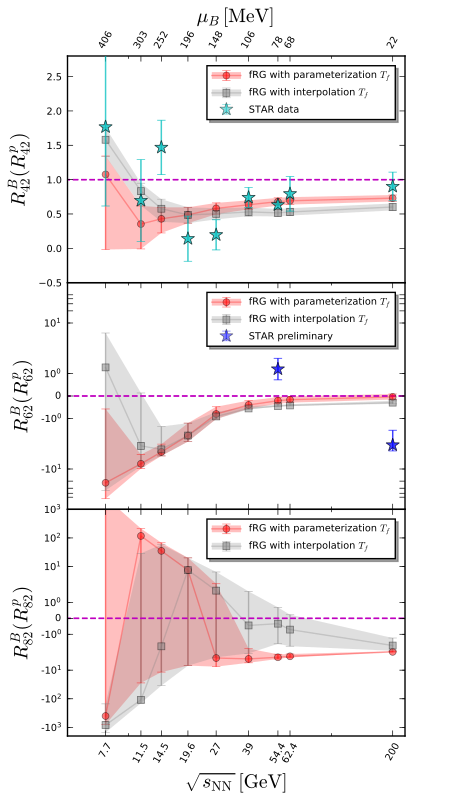

Generate this figure with Python:
#!/usr/bin/env python
# -*- coding: utf-8 -*-
# sphinx_gallery_thumbnail_number = 3

import matplotlib.pyplot as plt
import numpy as np
from matplotlib.ticker import NullFormatter  # useful for `logit` scale
import matplotlib.ticker as ticker
import matplotlib as mpl
from scipy.interpolate import spline



mpl.style.use('classic')

# Data for plotting
T=np.loadtxt('./TMeV.dat')
kurtosis=np.loadtxt('./RHICdatakurtosis.dat')
data200=np.zeros(300)
data62=np.zeros(300)
data54=np.zeros(300)
data39=np.zeros(300)
data27=np.zeros(300)
data19=np.zeros(300)
data14=np.zeros(300)
data11=np.zeros(300)
data7=np.zeros(300)
y62=np.linspace(-5000,5000,100)
T22up=np.zeros(100)
T22down=np.zeros(100)
T68up=np.zeros(100)
T68down=np.zeros(100)
T78up=np.zeros(100)
T78down=np.zeros(100)
T106up=np.zeros(100)
T106down=np.zeros(100)
T148up=np.zeros(100)
T148down=np.zeros(100)
T196up=np.zeros(100)
T196down=np.zeros(100)
T252up=np.zeros(100)
T252down=np.zeros(100)
T303up=np.zeros(100)
T303down=np.zeros(100)
T406up=np.zeros(100)
T406down=np.zeros(100)
T22hup=np.zeros(100)
T22hdown=np.zeros(100)
T68hup=np.zeros(100)
T68hdown=np.zeros(100)
T78hup=np.zeros(100)
T78hdown=np.zeros(100)
T106hup=np.zeros(100)
T106hdown=np.zeros(100)
T148hup=np.zeros(100)
T148hdown=np.zeros(100)
T196hup=np.zeros(100)
T196hdown=np.zeros(100)
T252hup=np.zeros(100)
T252hdown=np.zeros(100)
T303hup=np.zeros(100)
T303hdown=np.zeros(100)
T406hup=np.zeros(100)
T406hdown=np.zeros(100)
Tf22=np.zeros(100)
Tf68=np.zeros(100)
Tf78=np.zeros(100)
Tf106=np.zeros(100)
Tf148=np.zeros(100)
Tf196=np.zeros(100)
Tf252=np.zeros(100)
Tf303=np.zeros(100)
Tf406=np.zeros(100)
for num in range(0,300):
    data200[num]=0.900669
    data62[num]=0.792955	
    data54[num]=0.632837
    data39[num]=0.739693	
    data27[num]=0.196254	
    data19[num]=0.140553
    data14[num]=1.468760
    data11[num]=0.695796
    data7[num]=	1.766972

for num in range(0,100):
    Tf22[num]=158.
    Tf68[num]=158.
    Tf78[num]=158.
    Tf106[num]=158.
    Tf148[num]=157.
    Tf196[num]=156.
    Tf252[num]=153.
    Tf303[num]=150.
    Tf406[num]=138.






energy=[200.,62.4,54.4,39.,27.,19.6,14.5,11.5,7.7]
#############################################################################################################################################
xsame=np.linspace(0.,299.,300)
deltat=0.05
ctcen=1.247
ctup=1.259
ctdown=1.235
cmu=1.110
c=ctcen/cmu

Tcup=[int(205/ctdown)-1,int(205/ctdown)-1,int(205/ctdown)-1,int(204/ctdown)-1,int(203/ctdown)-1,int(201/ctdown)-1,int(198/ctdown)-1,int(194/ctdown)-1,int(182/ctdown)-1]
Tcdown=[int(205/ctup)-1,int(205/ctup)-1,int(205/ctup)-1,int(204/ctup)-1,int(203/ctup)-1,int(201/ctup)-1,int(198/ctup)-1,int(194/ctup)-1,int(182/ctup)-1]
Tcen=[int(205/ctcen)-1,int(205/ctcen)-1,int(205/ctcen)-1,int(204/ctcen)-1,int(203/ctcen)-1,int(201/ctcen)-1,int(198/ctcen)-1,int(194/ctcen)-1,int(182/ctcen)-1]
#Tcup=[int(191/ctdown),int(190/ctdown),int(190/ctdown),int(189/ctdown),int(187/ctdown),int(185/ctdown),int(180/ctdown),int(174/ctdown),int(159/ctdown)]
#Tcdown=[int(191/ctup),int(190/ctup),int(190/ctup),int(189/ctup),int(187/ctup),int(185/ctup),int(180/ctup),int(174/ctup),int(159/ctup)]
#Tcen=[int(191/ctcen),int(190/ctcen),int(190/ctcen),int(189/ctcen),int(187/ctcen),int(185/ctcen),int(180/ctcen),int(174/ctcen),int(159/ctcen)]

print(xsame)
print(Tcup)
print(T)

ct=np.linspace(ctdown,ctup,10)
chi2mub22cen=np.loadtxt(r'./mub22/cmucen/final/buffer/chi2.dat')
chi3mub22cen=np.loadtxt(r'./mub22/cmucen/final/buffer/chi3.dat')
chi4mub22cen=np.loadtxt(r'./mub22/cmucen/final/buffer/chi4.dat')
chi6mub22cen=np.loadtxt(r'./mub22/cmucen/final/buffer/chi6.dat')
chi8mub22cen=np.loadtxt(r'./mub22/cmucen/final/buffer/chi8.dat')
r32mub22cen=chi3mub22cen/chi2mub22cen
r42mub22cen=chi4mub22cen/chi2mub22cen
r62mub22cen=chi6mub22cen/chi2mub22cen
r82mub22cen=chi8mub22cen/chi2mub22cen
chi2mub22up=np.loadtxt(r'./mub22/cmuup/final/buffer/chi2.dat')
chi3mub22up=np.loadtxt(r'./mub22/cmuup/final/buffer/chi3.dat')
chi4mub22up=np.loadtxt(r'./mub22/cmuup/final/buffer/chi4.dat')
chi6mub22up=np.loadtxt(r'./mub22/cmuup/final/buffer/chi6.dat')
chi8mub22up=np.loadtxt(r'./mub22/cmuup/final/buffer/chi8.dat')
r32mub22up=chi3mub22up/chi2mub22up
r42mub22up=chi4mub22up/chi2mub22up
r62mub22up=chi6mub22up/chi2mub22up
r82mub22up=chi8mub22up/chi2mub22up
chi2mub22down=np.loadtxt(r'./mub22/cmudown/final/buffer/chi2.dat')
chi3mub22down=np.loadtxt(r'./mub22/cmudown/final/buffer/chi3.dat')
chi4mub22down=np.loadtxt(r'./mub22/cmudown/final/buffer/chi4.dat')
chi6mub22down=np.loadtxt(r'./mub22/cmudown/final/buffer/chi6.dat')
chi8mub22down=np.loadtxt(r'./mub22/cmudown/final/buffer/chi8.dat')
r32mub22down=chi3mub22down/chi2mub22down
r42mub22down=chi4mub22down/chi2mub22down
r62mub22down=chi6mub22down/chi2mub22down
r82mub22down=chi8mub22down/chi2mub22down
r3222=np.zeros((300,20))
r4222=np.zeros((300,20))
r6222=np.zeros((300,20))
r8222=np.zeros((300,20))
for t in range(0,20):
    if t<10:
       r3222[:,t]=spline(T/ct[t],r32mub22up,xsame)
    else:
       r3222[:,t]=spline(T/ct[t-10],r32mub22down,xsame)


for num in range(1,20):
    if num==1:
       max22=np.maximum(r3222[:,num-1],r3222[:,num])
       min22=np.minimum(r3222[:,num-1],r3222[:,num])
    else:
       max22=np.maximum(max22,r3222[:,num])
       min22=np.minimum(min22,r3222[:,num])

for t in range(0,20):
    if t<10:
       r4222[:,t]=spline(T/ct[t],r42mub22up,xsame)
    else:
       r4222[:,t]=spline(T/ct[t-10],r42mub22down,xsame)

for t in range(0,20):
    if t<10:
       r4222[:,t]=spline(T/ct[t],r42mub22up,xsame)
    else:
       r4222[:,t]=spline(T/ct[t-10],r42mub22down,xsame)


for num in range(1,20):
    if num==1:
       max4222=np.maximum(r4222[:,num-1],r4222[:,num])
       min4222=np.minimum(r4222[:,num-1],r4222[:,num])
    else:
       max4222=np.maximum(max4222,r4222[:,num])
       min4222=np.minimum(min4222,r4222[:,num])

for t in range(0,20):
    if t<10:
       r6222[:,t]=spline(T/ct[t],r62mub22up,xsame)
    else:
       r6222[:,t]=spline(T/ct[t-10],r62mub22down,xsame)


for num in range(1,20):
    if num==1:
       max6222=np.maximum(r6222[:,num-1],r6222[:,num])
       min6222=np.minimum(r6222[:,num-1],r6222[:,num])
    else:
       max6222=np.maximum(max6222,r6222[:,num])
       min6222=np.minimum(min6222,r6222[:,num])

for t in range(0,20):
    if t<10:
       r8222[:,t]=spline(T/ct[t],r82mub22up,xsame)
    else:
       r8222[:,t]=spline(T/ct[t-10],r82mub22down,xsame)

for num in range(1,20):
    if num==1:
       max8222=np.maximum(r8222[:,num-1],r8222[:,num])
       min8222=np.minimum(r8222[:,num-1],r8222[:,num])
    else:
       max8222=np.maximum(max8222,r8222[:,num])
       min8222=np.minimum(min8222,r8222[:,num])

r32mub22cen=spline(T/ctcen,r32mub22cen,xsame)*c
max22=max22*c
min22=min22*c
r42mub22cen=spline(T/ctcen,r42mub22cen,xsame)
r62mub22cen=spline(T/ctcen,r62mub22cen,xsame)
r82mub22cen=spline(T/ctcen,r82mub22cen,xsame)


dif6222minc=np.zeros(300)
dif6222minu=np.zeros(300)
dif6222mind=np.zeros(300)
dif6222minc=abs(r62mub22cen+0.5)
dif6222minu=abs(max6222+0.5)
dif6222mind=abs(min6222+0.5)
min6222cindex=np.argmin(dif6222minc[80:300])+80
min6222uindex=np.argmin(dif6222minu[80:300])+80
min6222dindex=np.argmin(dif6222mind[80:300])+80
r62minc=r62mub22cen[min6222cindex]
r62minu=max6222[min6222uindex]
r62mind=min6222[min6222dindex]
erru=r62minu-r62minc
errd=r62minc-r62mind
print(r62minc)
print(erru)
print(errd)



dif22cen=abs(r42mub22cen-0.900669)
dif22up=abs(max4222-0.900669)
dif22down=abs(min4222-0.900669)
min22cen_index=158
min22up_index=158
min22down_index=158

print(min22cen_index)
#print(min22up_index)
#print(min22down_index)
r3222cen=r32mub22cen[min22cen_index]
r4222cen=r42mub22cen[min22cen_index]
r6222cen=r62mub22cen[min22cen_index]
r8222cen=r82mub22cen[min22cen_index]
#r3222hcen=r32mub22cen[min22cen_index+int(min22cen_index*deltat)]
#r4222hcen=r42mub22cen[min22cen_index+int(min22cen_index*deltat)]
#r6222hcen=r62mub22cen[min22cen_index+int(min22cen_index*deltat)]
#r8222hcen=r82mub22cen[min22cen_index+int(min22cen_index*deltat)]
r3222hcen=r32mub22cen[Tcen[0]]
r4222hcen=r42mub22cen[Tcen[0]]
r6222hcen=r62mub22cen[Tcen[0]]
r8222hcen=r82mub22cen[Tcen[0]]


r32=[max22[min22up_index],max22[min22down_index],min22[min22up_index],min22[min22down_index]]
#r32h=[max22[min22up_index+int(min22up_index*deltat)],max22[min22down_index+int(min22down_index*deltat)],min22[min22up_index+int(min22up_index*deltat)],min22[min22down_index+int(min22down_index*deltat)]]
r32h=[max22[Tcup[0]],max22[Tcdown[0]],min22[Tcup[0]],min22[Tcdown[0]]]
r3222up=np.max(r32)
r3222down=np.min(r32)
r3222uph=np.max(r32h)
r3222downh=np.min(r32h)

r42=[max4222[min22up_index],max4222[min22down_index],min4222[min22up_index],min4222[min22down_index]]
#r42h=[max4222[min22up_index+int(min22up_index*deltat)],max4222[min22down_index+int(min22down_index*deltat)],min4222[min22up_index+int(min22up_index*deltat)],min4222[min22down_index+int(min22down_index*deltat)]]
r42h=[max4222[Tcup[0]],max4222[Tcdown[0]],min4222[Tcup[0]],min4222[Tcdown[0]]]
r4222up=np.max(r42)
r4222down=np.min(r42)
r4222uph=np.max(r42h)
r4222downh=np.min(r42h)


r62=[max6222[min22up_index],max6222[min22down_index],min6222[min22up_index],min6222[min22down_index]]
#r62h=[max6222[min22up_index+int(min22up_index*deltat)],max6222[min22down_index+int(min22down_index*deltat)],min6222[min22up_index+int(min22up_index*deltat)],min6222[min22down_index+int(min22down_index*deltat)]]
r62h=[max6222[Tcup[0]],max6222[Tcdown[0]],min6222[Tcup[0]],min6222[Tcdown[0]]]
r6222up=np.max(r62)
r6222down=np.min(r62)
r6222uph=np.max(r62h)
r6222downh=np.min(r62h)


r82=[max8222[min22up_index],max8222[min22down_index],min8222[min22up_index],min8222[min22down_index]]
#r82h=[max8222[min22up_index+int(min22up_index*deltat)],max8222[min22down_index+int(min22down_index*deltat)],min8222[min22up_index+int(min22up_index*deltat)],min8222[min22down_index+int(min22down_index*deltat)]]
r82h=[max8222[Tcup[0]],max8222[Tcdown[0]],min8222[Tcup[0]],min8222[Tcdown[0]]]
r8222up=np.max(r82)
r8222down=np.min(r82)
r8222uph=np.max(r82h)
r8222downh=np.min(r82h)


####################################################################################################
chi2mub68cen=np.loadtxt(r'./mub68/cmucen/final/buffer/chi2.dat')
chi3mub68cen=np.loadtxt(r'./mub68/cmucen/final/buffer/chi3.dat')
chi4mub68cen=np.loadtxt(r'./mub68/cmucen/final/buffer/chi4.dat')
chi6mub68cen=np.loadtxt(r'./mub68/cmucen/final/buffer/chi6.dat')
chi8mub68cen=np.loadtxt(r'./mub68/cmucen/final/buffer/chi8.dat')
r32mub68cen=chi3mub68cen/chi2mub68cen
r42mub68cen=chi4mub68cen/chi2mub68cen
r62mub68cen=chi6mub68cen/chi2mub68cen
r82mub68cen=chi8mub68cen/chi2mub68cen
chi2mub68up=np.loadtxt(r'./mub68/cmuup/final/buffer/chi2.dat')
chi3mub68up=np.loadtxt(r'./mub68/cmuup/final/buffer/chi3.dat')
chi4mub68up=np.loadtxt(r'./mub68/cmuup/final/buffer/chi4.dat')
chi6mub68up=np.loadtxt(r'./mub68/cmuup/final/buffer/chi6.dat')
chi8mub68up=np.loadtxt(r'./mub68/cmuup/final/buffer/chi8.dat')
r32mub68up=chi3mub68up/chi2mub68up
r42mub68up=chi4mub68up/chi2mub68up
r62mub68up=chi6mub68up/chi2mub68up
r82mub68up=chi8mub68up/chi2mub68up
chi2mub68down=np.loadtxt(r'./mub68/cmudown/final/buffer/chi2.dat')
chi3mub68down=np.loadtxt(r'./mub68/cmudown/final/buffer/chi3.dat')
chi4mub68down=np.loadtxt(r'./mub68/cmudown/final/buffer/chi4.dat')
chi6mub68down=np.loadtxt(r'./mub68/cmudown/final/buffer/chi6.dat')
chi8mub68down=np.loadtxt(r'./mub68/cmudown/final/buffer/chi8.dat')
r32mub68down=chi3mub68down/chi2mub68down
r42mub68down=chi4mub68down/chi2mub68down
r62mub68down=chi6mub68down/chi2mub68down
r82mub68down=chi8mub68down/chi2mub68down
r3268=np.zeros((300,20))
r4268=np.zeros((300,20))
r6268=np.zeros((300,20))
r8268=np.zeros((300,20))
for t in range(0,20):
    if t<10:
       r3268[:,t]=spline(T/ct[t],r32mub68up,xsame)
    else:
       r3268[:,t]=spline(T/ct[t-10],r32mub68down,xsame)


for num in range(1,20):
    if num==1:
       max68=np.maximum(r3268[:,num-1],r3268[:,num])
       min68=np.minimum(r3268[:,num-1],r3268[:,num])
    else:
       max68=np.maximum(max68,r3268[:,num])
       min68=np.minimum(min68,r3268[:,num])

for t in range(0,20):
    if t<10:
       r4268[:,t]=spline(T/ct[t],r42mub68up,xsame)
    else:
       r4268[:,t]=spline(T/ct[t-10],r42mub68down,xsame)


for num in range(1,20):
    if num==1:
       max4268=np.maximum(r4268[:,num-1],r4268[:,num])
       min4268=np.minimum(r4268[:,num-1],r4268[:,num])
    else:
       max4268=np.maximum(max4268,r4268[:,num])
       min4268=np.minimum(min4268,r4268[:,num])

for t in range(0,20):
    if t<10:
       r6268[:,t]=spline(T/ct[t],r62mub68up,xsame)
    else:
       r6268[:,t]=spline(T/ct[t-10],r62mub68down,xsame)


for num in range(1,20):
    if num==1:
       max6268=np.maximum(r6268[:,num-1],r6268[:,num])
       min6268=np.minimum(r6268[:,num-1],r6268[:,num])
    else:
       max6268=np.maximum(max6268,r6268[:,num])
       min6268=np.minimum(min6268,r6268[:,num])

for t in range(0,20):
    if t<10:
       r8268[:,t]=spline(T/ct[t],r82mub68up,xsame)
    else:
       r8268[:,t]=spline(T/ct[t-10],r82mub68down,xsame)


for num in range(1,20):
    if num==1:
       max8268=np.maximum(r8268[:,num-1],r8268[:,num])
       min8268=np.minimum(r8268[:,num-1],r8268[:,num])
    else:
       max8268=np.maximum(max8268,r8268[:,num])
       min8268=np.minimum(min8268,r8268[:,num])

r32mub68cen=spline(T/ctcen,r32mub68cen,xsame)*c
max68=max68*c
min68=min68*c
r42mub68cen=spline(T/ctcen,r42mub68cen,xsame)
r62mub68cen=spline(T/ctcen,r62mub68cen,xsame)
r82mub68cen=spline(T/ctcen,r82mub68cen,xsame)

dif68cen=abs(r42mub68cen-0.792955)
dif68up=abs(max4268-0.792955)
dif68down=abs(min4268-0.792955)
min68cen_index=158
min68up_index=158
min68down_index=158
print(min68cen_index)
#print(min68up_index)
#print(min68down_index)
r3268cen=r32mub68cen[min68cen_index]
#r3268hcen=r32mub68cen[min68cen_index+int(min68cen_index*deltat)]
r3268hcen=r32mub68cen[Tcen[1]]
r32=[max68[min68up_index],max68[min68down_index],min68[min68up_index],min68[min68down_index]]
#r32h=[max68[min68up_index+int(min68up_index*deltat)],max68[min68down_index+int(min68down_index*deltat)],min68[min68up_index+int(min68up_index*deltat)],min68[min68down_index+int(min68down_index*deltat)]]
r32h=[max68[Tcup[1]],max68[Tcdown[1]],min68[Tcup[1]],min68[Tcdown[1]]]
r3268up=np.max(r32)
r3268down=np.min(r32)
r3268uph=np.max(r32h)
r3268downh=np.min(r32h)

r4268cen=r42mub68cen[min68cen_index]
r6268cen=r62mub68cen[min68cen_index]
#r4268hcen=r42mub68cen[min68cen_index+int(min68cen_index*deltat)]
#r6268hcen=r62mub68cen[min68cen_index+int(min68cen_index*deltat)]
r4268hcen=r42mub68cen[Tcen[1]]
r6268hcen=r62mub68cen[Tcen[1]]
r42=[max4268[min68up_index],max4268[min68down_index],min4268[min68up_index],min4268[min68down_index]]
#r42h=[max4268[min68up_index+int(min68up_index*deltat)],max4268[min68down_index+int(min68down_index*deltat)],min4268[min68up_index+int(min68up_index*deltat)],min4268[min68down_index+int(min68down_index*deltat)]]
r42h=[max4268[Tcup[1]],max4268[Tcdown[1]],min4268[Tcup[1]],min4268[Tcdown[1]]]
r4268up=np.max(r42)
r4268down=np.min(r42)
r4268uph=np.max(r42h)
r4268downh=np.min(r42h)

r62=[max6268[min68up_index],max6268[min68down_index],min6268[min68up_index],min6268[min68down_index]]
#r62h=[max6268[min68up_index+int(min68up_index*deltat)],max6268[min68down_index+int(min68down_index*deltat)],min6268[min68up_index+int(min68up_index*deltat)],min6268[min68down_index+int(min68down_index*deltat)]]
r62h=[max6268[Tcup[1]],max6268[Tcdown[1]],min6268[Tcup[1]],min6268[Tcdown[1]]]
r6268up=np.max(r62)
r6268down=np.min(r62)
r6268uph=np.max(r62h)
r6268downh=np.min(r62h)

r8268cen=r82mub68cen[min68cen_index]
#r8268hcen=r82mub68cen[min68cen_index+int(min68cen_index*deltat)]
r8268hcen=r82mub68cen[Tcen[1]]
r82=[max8268[min68up_index],max8268[min68down_index],min8268[min68up_index],min8268[min68down_index]]
#r82h=[max8268[min68up_index+int(min68up_index*deltat)],max8268[min68down_index+int(min68down_index*deltat)],min8268[min68up_index+int(min68up_index*deltat)],min8268[min68down_index+int(min68down_index*deltat)]]
r82h=[max8268[Tcup[1]],max8268[Tcdown[1]],min8268[Tcup[1]],min8268[Tcdown[1]]]
r8268up=np.max(r82)
r8268down=np.min(r82)
r8268uph=np.max(r82h)
r8268downh=np.min(r82h)

####################################################################################################
chi2mub78cen=np.loadtxt(r'./mub78/cmucen/final/buffer/chi2.dat')
chi3mub78cen=np.loadtxt(r'./mub78/cmucen/final/buffer/chi3.dat')
chi4mub78cen=np.loadtxt(r'./mub78/cmucen/final/buffer/chi4.dat')
chi6mub78cen=np.loadtxt(r'./mub78/cmucen/final/buffer/chi6.dat')
chi8mub78cen=np.loadtxt(r'./mub78/cmucen/final/buffer/chi8.dat')
r32mub78cen=chi3mub78cen/chi2mub78cen
r42mub78cen=chi4mub78cen/chi2mub78cen
r62mub78cen=chi6mub78cen/chi2mub78cen
r82mub78cen=chi8mub78cen/chi2mub78cen
chi2mub78up=np.loadtxt(r'./mub78/cmuup/final/buffer/chi2.dat')
chi3mub78up=np.loadtxt(r'./mub78/cmuup/final/buffer/chi3.dat')
chi4mub78up=np.loadtxt(r'./mub78/cmuup/final/buffer/chi4.dat')
chi6mub78up=np.loadtxt(r'./mub78/cmuup/final/buffer/chi6.dat')
chi8mub78up=np.loadtxt(r'./mub78/cmuup/final/buffer/chi8.dat')
r32mub78up=chi3mub78up/chi2mub78up
r42mub78up=chi4mub78up/chi2mub78up
r62mub78up=chi6mub78up/chi2mub78up
r82mub78up=chi8mub78up/chi2mub78up
chi2mub78down=np.loadtxt(r'./mub78/cmudown/final/buffer/chi2.dat')
chi3mub78down=np.loadtxt(r'./mub78/cmudown/final/buffer/chi3.dat')
chi4mub78down=np.loadtxt(r'./mub78/cmudown/final/buffer/chi4.dat')
chi6mub78down=np.loadtxt(r'./mub78/cmudown/final/buffer/chi6.dat')
chi8mub78down=np.loadtxt(r'./mub78/cmudown/final/buffer/chi8.dat')
r32mub78down=chi3mub78down/chi2mub78down
r42mub78down=chi4mub78down/chi2mub78down
r62mub78down=chi6mub78down/chi2mub78down
r82mub78down=chi8mub78down/chi2mub78down
r3278=np.zeros((300,20))
r4278=np.zeros((300,20))
r6278=np.zeros((300,20))
r8278=np.zeros((300,20))
for t in range(0,20):
    if t<10:
       r3278[:,t]=spline(T/ct[t],r32mub78up,xsame)
    else:
       r3278[:,t]=spline(T/ct[t-10],r32mub78down,xsame)


for num in range(1,20):
    if num==1:
       max78=np.maximum(r3278[:,num-1],r3278[:,num])
       min78=np.minimum(r3278[:,num-1],r3278[:,num])
    else:
       max78=np.maximum(max78,r3278[:,num])
       min78=np.minimum(min78,r3278[:,num])

for t in range(0,20):
    if t<10:
       r4278[:,t]=spline(T/ct[t],r42mub78up,xsame)
    else:
       r4278[:,t]=spline(T/ct[t-10],r42mub78down,xsame)


for num in range(1,20):
    if num==1:
       max4278=np.maximum(r4278[:,num-1],r4278[:,num])
       min4278=np.minimum(r4278[:,num-1],r4278[:,num])
    else:
       max4278=np.maximum(max4278,r4278[:,num])
       min4278=np.minimum(min4278,r4278[:,num])

for t in range(0,20):
    if t<10:
       r6278[:,t]=spline(T/ct[t],r62mub78up,xsame)
    else:
       r6278[:,t]=spline(T/ct[t-10],r62mub78down,xsame)


for num in range(1,20):
    if num==1:
       max6278=np.maximum(r6278[:,num-1],r6278[:,num])
       min6278=np.minimum(r6278[:,num-1],r6278[:,num])
    else:
       max6278=np.maximum(max6278,r6278[:,num])
       min6278=np.minimum(min6278,r6278[:,num])

for t in range(0,20):
    if t<10:
       r8278[:,t]=spline(T/ct[t],r82mub78up,xsame)
    else:
       r8278[:,t]=spline(T/ct[t-10],r82mub78down,xsame)


for num in range(1,20):
    if num==1:
       max8278=np.maximum(r8278[:,num-1],r8278[:,num])
       min8278=np.minimum(r8278[:,num-1],r8278[:,num])
    else:
       max8278=np.maximum(max8278,r8278[:,num])
       min8278=np.minimum(min8278,r8278[:,num])

r32mub78cen=spline(T/ctcen,r32mub78cen,xsame)*c
max78=max78*c
min78=min78*c
r42mub78cen=spline(T/ctcen,r42mub78cen,xsame)
r62mub78cen=spline(T/ctcen,r62mub78cen,xsame)
r82mub78cen=spline(T/ctcen,r82mub78cen,xsame)

dif78cen=abs(r42mub78cen-0.632837)
dif78up=abs(max4278-0.632837)
dif78down=abs(min4278-0.632837)
min78cen_index=158
min78up_index=158
min78down_index=158
print(min78cen_index)
#print(min78up_index)
#print(min78down_index)
r3278cen=r32mub78cen[min78cen_index]
#r3278hcen=r32mub78cen[min78cen_index+int(min78cen_index*deltat)]
r3278hcen=r32mub78cen[Tcen[2]]
r32=[max78[min78up_index],max78[min78down_index],min78[min78up_index],min78[min78down_index]]
#r32h=[max78[min78up_index+int(min78up_index*deltat)],max78[min78down_index+int(min78down_index*deltat)],min78[min78up_index+int(min78up_index*deltat)],min78[min78down_index+int(min78down_index*deltat)]]
r32h=[max78[Tcup[2]],max78[Tcdown[2]],min78[Tcup[2]],min78[Tcdown[2]]]
r3278up=np.max(r32)
r3278down=np.min(r32)
r3278uph=np.max(r32h)
r3278downh=np.min(r32h)

r4278cen=r42mub78cen[min78cen_index]
r6278cen=r62mub78cen[min78cen_index]
#r4278hcen=r42mub78cen[min78cen_index+int(min78cen_index*deltat)]
#r6278hcen=r62mub78cen[min78cen_index+int(min78cen_index*deltat)]
r4278hcen=r42mub78cen[Tcen[2]]
r6278hcen=r62mub78cen[Tcen[2]]
r42=[max4278[min78up_index],max4278[min78down_index],min4278[min78up_index],min4278[min78down_index]]
#r42h=[max4278[min78up_index+int(min78up_index*deltat)],max4278[min78down_index+int(min78down_index*deltat)],min4278[min78up_index+int(min78up_index*deltat)],min4278[min78down_index+int(min78down_index*deltat)]]
r42h=[max4278[Tcup[2]],max4278[Tcdown[2]],min4278[Tcup[2]],min4278[Tcdown[2]]]
r4278up=np.max(r42)
r4278down=np.min(r42)
r4278uph=np.max(r42h)
r4278downh=np.min(r42h)


r6278cen=r62mub78cen[min78cen_index]
#r6278hcen=r62mub78cen[min78cen_index+int(min78cen_index*deltat)]
r6278hcen=r62mub78cen[Tcen[2]]
r62=[max6278[min78up_index],max6278[min78down_index],min6278[min78up_index],min6278[min78down_index]]
#r62h=[max6278[min78up_index+int(min78up_index*deltat)],max6278[min78down_index+int(min78down_index*deltat)],min6278[min78up_index+int(min78up_index*deltat)],min6278[min78down_index+int(min78down_index*deltat)]]
r62h=[max6278[Tcup[2]],max6278[Tcdown[2]],min6278[Tcup[2]],min6278[Tcdown[2]]]
r6278up=np.max(r62)
r6278down=np.min(r62)
r6278uph=np.max(r62h)
r6278downh=np.min(r62h)

r8278cen=r82mub78cen[min78cen_index]
#r8278hcen=r82mub78cen[min78cen_index+int(min78cen_index*deltat)]
r8278hcen=r82mub78cen[Tcen[2]]
r82=[max8278[min78up_index],max8278[min78down_index],min8278[min78up_index],min8278[min78down_index]]
#r82h=[max8278[min78up_index+int(min78up_index*deltat)],max8278[min78down_index+int(min78down_index*deltat)],min8278[min78up_index+int(min78up_index*deltat)],min8278[min78down_index+int(min78down_index*deltat)]]
r82h=[max8278[Tcup[2]],max8278[Tcdown[2]],min8278[Tcup[2]],min8278[Tcdown[2]]]
r8278up=np.max(r82)
r8278down=np.min(r82)
r8278uph=np.max(r82h)
r8278downh=np.min(r82h)

####################################################################################################
chi2mub106cen=np.loadtxt(r'./mub106/cmucen/final/buffer/chi2.dat')
chi3mub106cen=np.loadtxt(r'./mub106/cmucen/final/buffer/chi3.dat')
chi4mub106cen=np.loadtxt(r'./mub106/cmucen/final/buffer/chi4.dat')
chi6mub106cen=np.loadtxt(r'./mub106/cmucen/final/buffer/chi6.dat')
chi8mub106cen=np.loadtxt(r'./mub106/cmucen/final/buffer/chi8.dat')
r32mub106cen=chi3mub106cen/chi2mub106cen
r42mub106cen=chi4mub106cen/chi2mub106cen
r62mub106cen=chi6mub106cen/chi2mub106cen
r82mub106cen=chi8mub106cen/chi2mub106cen
chi2mub106up=np.loadtxt(r'./mub106/cmuup/final/buffer/chi2.dat')
chi3mub106up=np.loadtxt(r'./mub106/cmuup/final/buffer/chi3.dat')
chi4mub106up=np.loadtxt(r'./mub106/cmuup/final/buffer/chi4.dat')
chi6mub106up=np.loadtxt(r'./mub106/cmuup/final/buffer/chi6.dat')
chi8mub106up=np.loadtxt(r'./mub106/cmuup/final/buffer/chi8.dat')
r32mub106up=chi3mub106up/chi2mub106up
r42mub106up=chi4mub106up/chi2mub106up
r62mub106up=chi6mub106up/chi2mub106up
r82mub106up=chi8mub106up/chi2mub106up
chi2mub106down=np.loadtxt(r'./mub106/cmudown/final/buffer/chi2.dat')
chi3mub106down=np.loadtxt(r'./mub106/cmudown/final/buffer/chi3.dat')
chi4mub106down=np.loadtxt(r'./mub106/cmudown/final/buffer/chi4.dat')
chi6mub106down=np.loadtxt(r'./mub106/cmudown/final/buffer/chi6.dat')
chi8mub106down=np.loadtxt(r'./mub106/cmudown/final/buffer/chi8.dat')
r32mub106down=chi3mub106down/chi2mub106down
r42mub106down=chi4mub106down/chi2mub106down
r62mub106down=chi6mub106down/chi2mub106down
r82mub106down=chi8mub106down/chi2mub106down
r32106=np.zeros((300,20))
r42106=np.zeros((300,20))
r62106=np.zeros((300,20))
r82106=np.zeros((300,20))
for t in range(0,20):
    if t<10:
       r32106[:,t]=spline(T/ct[t],r32mub106up,xsame)
    else:
       r32106[:,t]=spline(T/ct[t-10],r32mub106down,xsame)


for num in range(1,20):
    if num==1:
       max106=np.maximum(r32106[:,num-1],r32106[:,num])
       min106=np.minimum(r32106[:,num-1],r32106[:,num])
    else:
       max106=np.maximum(max106,r32106[:,num])
       min106=np.minimum(min106,r32106[:,num])

for t in range(0,20):
    if t<10:
       r42106[:,t]=spline(T/ct[t],r42mub106up,xsame)
    else:
       r42106[:,t]=spline(T/ct[t-10],r42mub106down,xsame)


for num in range(1,20):
    if num==1:
       max42106=np.maximum(r42106[:,num-1],r42106[:,num])
       min42106=np.minimum(r42106[:,num-1],r42106[:,num])
    else:
       max42106=np.maximum(max42106,r42106[:,num])
       min42106=np.minimum(min42106,r42106[:,num])

for t in range(0,20):
    if t<10:
       r62106[:,t]=spline(T/ct[t],r62mub106up,xsame)
    else:
       r62106[:,t]=spline(T/ct[t-10],r62mub106down,xsame)


for num in range(1,20):
    if num==1:
       max62106=np.maximum(r62106[:,num-1],r62106[:,num])
       min62106=np.minimum(r62106[:,num-1],r62106[:,num])
    else:
       max62106=np.maximum(max62106,r62106[:,num])
       min62106=np.minimum(min62106,r62106[:,num])

for t in range(0,20):
    if t<10:
       r82106[:,t]=spline(T/ct[t],r82mub106up,xsame)
    else:
       r82106[:,t]=spline(T/ct[t-10],r82mub106down,xsame)


for num in range(1,20):
    if num==1:
       max82106=np.maximum(r82106[:,num-1],r82106[:,num])
       min82106=np.minimum(r82106[:,num-1],r82106[:,num])
    else:
       max82106=np.maximum(max82106,r82106[:,num])
       min82106=np.minimum(min82106,r82106[:,num])

r32mub106cen=spline(T/ctcen,r32mub106cen,xsame)*c
max106=max106*c
min106=min106*c
r42mub106cen=spline(T/ctcen,r42mub106cen,xsame)
r62mub106cen=spline(T/ctcen,r62mub106cen,xsame)
r82mub106cen=spline(T/ctcen,r82mub106cen,xsame)

dif106cen=abs(r42mub106cen-0.739693)
dif106up=abs(max42106-0.739693)
dif106down=abs(min42106-0.739693)
min106cen_index=158
min106up_index=158
min106down_index=158
print(min106cen_index)
#print(min106up_index)
#print(min106down_index)
r32106cen=r32mub106cen[min106cen_index]
#r32106hcen=r32mub106cen[min106cen_index+int(min106cen_index*deltat)]
r32106hcen=r32mub106cen[Tcen[3]]
r32=[max106[min106up_index],max106[min106down_index],min106[min106up_index],min106[min106down_index]]
#r32h=[max106[min106up_index+int(min106up_index*deltat)],max106[min106down_index+int(min106down_index*deltat)],min106[min106up_index+int(min106up_index*deltat)],min106[min106down_index+int(min106down_index*deltat)]]
r32h=[max106[Tcup[3]],max106[Tcdown[3]],min106[Tcup[3]],min106[Tcdown[3]]]
r32106up=np.max(r32)
r32106down=np.min(r32)
r32106uph=np.max(r32h)
r32106downh=np.min(r32h)

r42106cen=r42mub106cen[min106cen_index]
r62106cen=r62mub106cen[min106cen_index]
#r42106hcen=r42mub106cen[min106cen_index+int(min106cen_index*deltat)]
#r62106hcen=r62mub106cen[min106cen_index+int(min106cen_index*deltat)]
r42106hcen=r42mub106cen[Tcen[3]]
r62106hcen=r62mub106cen[Tcen[3]]
r42=[max42106[min106up_index],max42106[min106down_index],min42106[min106up_index],min42106[min106down_index]]
#r42h=[max42106[min106up_index+int(min106up_index*deltat)],max42106[min106down_index+int(min106down_index*deltat)],min42106[min106up_index+int(min106up_index*deltat)],min42106[min106down_index+int(min106down_index*deltat)]]
r42h=[max42106[Tcup[3]],max42106[Tcdown[3]],min42106[Tcup[3]],min42106[Tcdown[3]]]
r42106up=np.max(r42)
r42106down=np.min(r42)
r42106uph=np.max(r42h)
r42106downh=np.min(r42h)

r62=[max62106[min106up_index],max62106[min106down_index],min62106[min106up_index],min62106[min106down_index]]
#r62h=[max62106[min106up_index+int(min106up_index*deltat)],max62106[min106down_index+int(min106down_index*deltat)],min62106[min106up_index+int(min106up_index*deltat)],min62106[min106down_index+int(min106down_index*deltat)]]
r62h=[max62106[Tcup[3]],max62106[Tcdown[3]],min62106[Tcup[3]],min62106[Tcdown[3]]]
r62106up=np.max(r62)
r62106down=np.min(r62)
r62106uph=np.max(r62h)
r62106downh=np.min(r62h)

r82106cen=r82mub106cen[min106cen_index]
#r82106hcen=r82mub106cen[min106cen_index+int(min106cen_index*deltat)]
r82106hcen=r82mub106cen[Tcen[3]]
r82=[max82106[min106up_index],max82106[min106down_index],min82106[min106up_index],min82106[min106down_index]]
#r82h=[max82106[min106up_index+int(min106up_index*deltat)],max82106[min106down_index+int(min106down_index*deltat)],min82106[min106up_index+int(min106up_index*deltat)],min82106[min106down_index+int(min106down_index*deltat)]]
r82h=[max82106[Tcup[3]],max82106[Tcdown[3]],min82106[Tcup[3]],min82106[Tcdown[3]]]
r82106up=np.max(r82)
r82106down=np.min(r82)
r82106uph=np.max(r82h)
r82106downh=np.min(r82h)


####################################################################################################
chi2mub148cen=np.loadtxt(r'./mub148/cmucen/final/buffer/chi2.dat')
chi3mub148cen=np.loadtxt(r'./mub148/cmucen/final/buffer/chi3.dat')
chi4mub148cen=np.loadtxt(r'./mub148/cmucen/final/buffer/chi4.dat')
chi6mub148cen=np.loadtxt(r'./mub148/cmucen/final/buffer/chi6.dat')
chi8mub148cen=np.loadtxt(r'./mub148/cmucen/final/buffer/chi8.dat')
r32mub148cen=chi3mub148cen/chi2mub148cen
r42mub148cen=chi4mub148cen/chi2mub148cen
r62mub148cen=chi6mub148cen/chi2mub148cen
r82mub148cen=chi8mub148cen/chi2mub148cen
chi2mub148up=np.loadtxt(r'./mub148/cmuup/final/buffer/chi2.dat')
chi3mub148up=np.loadtxt(r'./mub148/cmuup/final/buffer/chi3.dat')
chi4mub148up=np.loadtxt(r'./mub148/cmuup/final/buffer/chi4.dat')
chi6mub148up=np.loadtxt(r'./mub148/cmuup/final/buffer/chi6.dat')
chi8mub148up=np.loadtxt(r'./mub148/cmuup/final/buffer/chi8.dat')
r32mub148up=chi3mub148up/chi2mub148up
r42mub148up=chi4mub148up/chi2mub148up
r62mub148up=chi6mub148up/chi2mub148up
r82mub148up=chi8mub148up/chi2mub148up
chi2mub148down=np.loadtxt(r'./mub148/cmudown/final/buffer/chi2.dat')
chi3mub148down=np.loadtxt(r'./mub148/cmudown/final/buffer/chi3.dat')
chi4mub148down=np.loadtxt(r'./mub148/cmudown/final/buffer/chi4.dat')
chi6mub148down=np.loadtxt(r'./mub148/cmudown/final/buffer/chi6.dat')
chi8mub148down=np.loadtxt(r'./mub148/cmudown/final/buffer/chi8.dat')
r32mub148down=chi3mub148down/chi2mub148down
r42mub148down=chi4mub148down/chi2mub148down
r62mub148down=chi6mub148down/chi2mub148down
r82mub148down=chi8mub148down/chi2mub148down
r32148=np.zeros((300,20))
r42148=np.zeros((300,20))
r62148=np.zeros((300,20))
r82148=np.zeros((300,20))
for t in range(0,20):
    if t<10:
       r32148[:,t]=spline(T/ct[t],r32mub148up,xsame)
    else:
       r32148[:,t]=spline(T/ct[t-10],r32mub148down,xsame)


for num in range(1,20):
    if num==1:
       max148=np.maximum(r32148[:,num-1],r32148[:,num])
       min148=np.minimum(r32148[:,num-1],r32148[:,num])
    else:
       max148=np.maximum(max148,r32148[:,num])
       min148=np.minimum(min148,r32148[:,num])

for t in range(0,20):
    if t<10:
       r42148[:,t]=spline(T/ct[t],r42mub148up,xsame)
    else:
       r42148[:,t]=spline(T/ct[t-10],r42mub148down,xsame)


for num in range(1,20):
    if num==1:
       max42148=np.maximum(r42148[:,num-1],r42148[:,num])
       min42148=np.minimum(r42148[:,num-1],r42148[:,num])
    else:
       max42148=np.maximum(max42148,r42148[:,num])
       min42148=np.minimum(min42148,r42148[:,num])

for t in range(0,20):
    if t<10:
       r62148[:,t]=spline(T/ct[t],r62mub148up,xsame)
    else:
       r62148[:,t]=spline(T/ct[t-10],r62mub148down,xsame)


for num in range(1,20):
    if num==1:
       max62148=np.maximum(r62148[:,num-1],r62148[:,num])
       min62148=np.minimum(r62148[:,num-1],r62148[:,num])
    else:
       max62148=np.maximum(max62148,r62148[:,num])
       min62148=np.minimum(min62148,r62148[:,num])

for t in range(0,20):
    if t<10:
       r82148[:,t]=spline(T/ct[t],r82mub148up,xsame)
    else:
       r82148[:,t]=spline(T/ct[t-10],r82mub148down,xsame)


for num in range(1,20):
    if num==1:
       max82148=np.maximum(r82148[:,num-1],r82148[:,num])
       min82148=np.minimum(r82148[:,num-1],r82148[:,num])
    else:
       max82148=np.maximum(max82148,r82148[:,num])
       min82148=np.minimum(min82148,r82148[:,num])

r32mub148cen=spline(T/ctcen,r32mub148cen,xsame)*c
max148=max148*c
min148=min148*c
r42mub148cen=spline(T/ctcen,r42mub148cen,xsame)
r62mub148cen=spline(T/ctcen,r62mub148cen,xsame)
r82mub148cen=spline(T/ctcen,r82mub148cen,xsame)

dif148cen=abs(r42mub148cen-0.196254)
dif148up=abs(max42148-0.196254)
dif148down=abs(min42148-0.196254)
min148cen_index=157
min148up_index=157
min148down_index=157
print(min148cen_index)
#print(min148up_index)
#print(min148down_index)
r32148cen=r32mub148cen[min148cen_index]
#r32148hcen=r32mub148cen[min148cen_index+int(min148cen_index*deltat)]
r32148hcen=r32mub148cen[Tcen[4]]
r32=[max148[min148up_index],max148[min148down_index],min148[min148up_index],min148[min148down_index]]
#r32h=[max148[min148up_index+int(min148up_index*deltat)],max148[min148down_index+int(min148down_index*deltat)],min148[min148up_index+int(min148up_index*deltat)],min148[min148down_index+int(min148down_index*deltat)]]
r32h=[max148[Tcup[4]],max148[Tcdown[4]],min148[Tcup[4]],min148[Tcdown[4]]]
r32148up=np.max(r32)
r32148down=np.min(r32)
r32148uph=np.max(r32h)
r32148downh=np.min(r32h)

r42148cen=r42mub148cen[min148cen_index]
r62148cen=r62mub148cen[min148cen_index]
#r42148hcen=r42mub148cen[min148cen_index+int(min148cen_index*deltat)]
#r62148hcen=r62mub148cen[min148cen_index+int(min148cen_index*deltat)]
r42148hcen=r42mub148cen[Tcen[4]]
r62148hcen=r62mub148cen[Tcen[4]]
r42=[max42148[min148up_index],max42148[min148down_index],min42148[min148up_index],min42148[min148down_index]]
#r42h=[max42148[min148up_index+int(min148up_index*deltat)],max42148[min148down_index+int(min148down_index*deltat)],min42148[min148up_index+int(min148up_index*deltat)],min42148[min148down_index+int(min148down_index*deltat)]]
r42h=[max42148[Tcup[4]],max42148[Tcdown[4]],min42148[Tcup[4]],min42148[Tcdown[4]]]
r42148up=np.max(r42)
r42148down=np.min(r42)
r42148uph=np.max(r42h)
r42148downh=np.min(r42h)

r62=[max62148[min148up_index],max62148[min148down_index],min62148[min148up_index],min62148[min148down_index]]
#r62h=[max62148[min148up_index+int(min148up_index*deltat)],max62148[min148down_index+int(min148down_index*deltat)],min62148[min148up_index+int(min148up_index*deltat)],min62148[min148down_index+int(min148down_index*deltat)]]
r62h=[max62148[Tcup[4]],max62148[Tcdown[4]],min62148[Tcup[4]],min62148[Tcdown[4]]]
r62148up=np.max(r62)
r62148down=np.min(r62)
r62148uph=np.max(r62h)
r62148downh=np.min(r62h)

r82148cen=r82mub148cen[min148cen_index]
#r82148hcen=r82mub148cen[min148cen_index+int(min148cen_index*deltat)]
r82148hcen=r82mub148cen[Tcen[4]]
r82=[max82148[min148up_index],max82148[min148down_index],min82148[min148up_index],min82148[min148down_index]]
#r82h=[max82148[min148up_index+int(min148up_index*deltat)],max82148[min148down_index+int(min148down_index*deltat)],min82148[min148up_index+int(min148up_index*deltat)],min82148[min148down_index+int(min148down_index*deltat)]]
r82h=[max82148[Tcup[4]],max82148[Tcdown[4]],min82148[Tcup[4]],min82148[Tcdown[4]]]
r82148up=np.max(r82)
r82148down=np.min(r82)
r82148uph=np.max(r82h)
r82148downh=np.min(r82h)

####################################################################################################
chi2mub196cen=np.loadtxt(r'./mub196/cmucen/final/buffer/chi2.dat')
chi3mub196cen=np.loadtxt(r'./mub196/cmucen/final/buffer/chi3.dat')
chi4mub196cen=np.loadtxt(r'./mub196/cmucen/final/buffer/chi4.dat')
chi6mub196cen=np.loadtxt(r'./mub196/cmucen/final/buffer/chi6.dat')
chi8mub196cen=np.loadtxt(r'./mub196/cmucen/final/buffer/chi8.dat')
r32mub196cen=chi3mub196cen/chi2mub196cen
r42mub196cen=chi4mub196cen/chi2mub196cen
r62mub196cen=chi6mub196cen/chi2mub196cen
r82mub196cen=chi8mub196cen/chi2mub196cen
chi2mub196up=np.loadtxt(r'./mub196/cmuup/final/buffer/chi2.dat')
chi3mub196up=np.loadtxt(r'./mub196/cmuup/final/buffer/chi3.dat')
chi4mub196up=np.loadtxt(r'./mub196/cmuup/final/buffer/chi4.dat')
chi6mub196up=np.loadtxt(r'./mub196/cmuup/final/buffer/chi6.dat')
chi8mub196up=np.loadtxt(r'./mub196/cmuup/final/buffer/chi8.dat')
r32mub196up=chi3mub196up/chi2mub196up
r42mub196up=chi4mub196up/chi2mub196up
r62mub196up=chi6mub196up/chi2mub196up
r82mub196up=chi8mub196up/chi2mub196up
chi2mub196up1=np.loadtxt(r'./mub196/cmuup1/final/buffer/chi2.dat')
chi3mub196up1=np.loadtxt(r'./mub196/cmuup1/final/buffer/chi3.dat')
chi4mub196up1=np.loadtxt(r'./mub196/cmuup1/final/buffer/chi4.dat')
chi6mub196up1=np.loadtxt(r'./mub196/cmuup1/final/buffer/chi6.dat')
chi8mub196up1=np.loadtxt(r'./mub196/cmuup1/final/buffer/chi8.dat')
r32mub196up1=chi3mub196up1/chi2mub196up1
r42mub196up1=chi4mub196up1/chi2mub196up1
r62mub196up1=chi6mub196up1/chi2mub196up1
r82mub196up1=chi8mub196up1/chi2mub196up1
chi2mub196up2=np.loadtxt(r'./mub196/cmuup2/final/buffer/chi2.dat')
chi3mub196up2=np.loadtxt(r'./mub196/cmuup2/final/buffer/chi3.dat')
chi4mub196up2=np.loadtxt(r'./mub196/cmuup2/final/buffer/chi4.dat')
chi6mub196up2=np.loadtxt(r'./mub196/cmuup2/final/buffer/chi6.dat')
chi8mub196up2=np.loadtxt(r'./mub196/cmuup2/final/buffer/chi8.dat')
r32mub196up2=chi3mub196up2/chi2mub196up2
r42mub196up2=chi4mub196up2/chi2mub196up2
r62mub196up2=chi6mub196up2/chi2mub196up2
r82mub196up2=chi8mub196up2/chi2mub196up2
chi2mub196up3=np.loadtxt(r'./mub196/cmuup3/final/buffer/chi2.dat')
chi3mub196up3=np.loadtxt(r'./mub196/cmuup3/final/buffer/chi3.dat')
chi4mub196up3=np.loadtxt(r'./mub196/cmuup3/final/buffer/chi4.dat')
chi6mub196up3=np.loadtxt(r'./mub196/cmuup3/final/buffer/chi6.dat')
chi8mub196up3=np.loadtxt(r'./mub196/cmuup3/final/buffer/chi8.dat')
r32mub196up3=chi3mub196up3/chi2mub196up3
r42mub196up3=chi4mub196up3/chi2mub196up3
r62mub196up3=chi6mub196up3/chi2mub196up3
r82mub196up3=chi8mub196up3/chi2mub196up3
chi2mub196up4=np.loadtxt(r'./mub196/cmuup4/final/buffer/chi2.dat')
chi3mub196up4=np.loadtxt(r'./mub196/cmuup4/final/buffer/chi3.dat')
chi4mub196up4=np.loadtxt(r'./mub196/cmuup4/final/buffer/chi4.dat')
chi6mub196up4=np.loadtxt(r'./mub196/cmuup4/final/buffer/chi6.dat')
chi8mub196up4=np.loadtxt(r'./mub196/cmuup4/final/buffer/chi8.dat')
r32mub196up4=chi3mub196up4/chi2mub196up4
r42mub196up4=chi4mub196up4/chi2mub196up4
r62mub196up4=chi6mub196up4/chi2mub196up4
r82mub196up4=chi8mub196up4/chi2mub196up4
chi2mub196down=np.loadtxt(r'./mub196/cmudown/final/buffer/chi2.dat')
chi3mub196down=np.loadtxt(r'./mub196/cmudown/final/buffer/chi3.dat')
chi4mub196down=np.loadtxt(r'./mub196/cmudown/final/buffer/chi4.dat')
chi6mub196down=np.loadtxt(r'./mub196/cmudown/final/buffer/chi6.dat')
chi8mub196down=np.loadtxt(r'./mub196/cmudown/final/buffer/chi8.dat')
r32mub196down=chi3mub196down/chi2mub196down
r42mub196down=chi4mub196down/chi2mub196down
r62mub196down=chi6mub196down/chi2mub196down
r82mub196down=chi8mub196down/chi2mub196down
chi2mub196down1=np.loadtxt(r'./mub196/cmudown1/final/buffer/chi2.dat')
chi3mub196down1=np.loadtxt(r'./mub196/cmudown1/final/buffer/chi3.dat')
chi4mub196down1=np.loadtxt(r'./mub196/cmudown1/final/buffer/chi4.dat')
chi6mub196down1=np.loadtxt(r'./mub196/cmudown1/final/buffer/chi6.dat')
chi8mub196down1=np.loadtxt(r'./mub196/cmudown1/final/buffer/chi8.dat')
r32mub196down1=chi3mub196down1/chi2mub196down1
r42mub196down1=chi4mub196down1/chi2mub196down1
r62mub196down1=chi6mub196down1/chi2mub196down1
r82mub196down1=chi8mub196down1/chi2mub196down1
chi2mub196down2=np.loadtxt(r'./mub196/cmudown2/final/buffer/chi2.dat')
chi3mub196down2=np.loadtxt(r'./mub196/cmudown2/final/buffer/chi3.dat')
chi4mub196down2=np.loadtxt(r'./mub196/cmudown2/final/buffer/chi4.dat')
chi6mub196down2=np.loadtxt(r'./mub196/cmudown2/final/buffer/chi6.dat')
chi8mub196down2=np.loadtxt(r'./mub196/cmudown2/final/buffer/chi8.dat')
r32mub196down2=chi3mub196down2/chi2mub196down2
r42mub196down2=chi4mub196down2/chi2mub196down2
r62mub196down2=chi6mub196down2/chi2mub196down2
r82mub196down2=chi8mub196down2/chi2mub196down2
chi2mub196down3=np.loadtxt(r'./mub196/cmudown3/final/buffer/chi2.dat')
chi3mub196down3=np.loadtxt(r'./mub196/cmudown3/final/buffer/chi3.dat')
chi4mub196down3=np.loadtxt(r'./mub196/cmudown3/final/buffer/chi4.dat')
chi6mub196down3=np.loadtxt(r'./mub196/cmudown3/final/buffer/chi6.dat')
chi8mub196down3=np.loadtxt(r'./mub196/cmudown3/final/buffer/chi8.dat')
r32mub196down3=chi3mub196down3/chi2mub196down3
r42mub196down3=chi4mub196down3/chi2mub196down3
r62mub196down3=chi6mub196down3/chi2mub196down3
r82mub196down3=chi8mub196down3/chi2mub196down3
chi2mub196down4=np.loadtxt(r'./mub196/cmudown4/final/buffer/chi2.dat')
chi3mub196down4=np.loadtxt(r'./mub196/cmudown4/final/buffer/chi3.dat')
chi4mub196down4=np.loadtxt(r'./mub196/cmudown4/final/buffer/chi4.dat')
chi6mub196down4=np.loadtxt(r'./mub196/cmudown4/final/buffer/chi6.dat')
chi8mub196down4=np.loadtxt(r'./mub196/cmudown4/final/buffer/chi8.dat')
r32mub196down4=chi3mub196down4/chi2mub196down4
r42mub196down4=chi4mub196down4/chi2mub196down4
r62mub196down4=chi6mub196down4/chi2mub196down4
r82mub196down4=chi8mub196down4/chi2mub196down4
r32196=np.zeros((300,100))
r42196=np.zeros((300,100))
r62196=np.zeros((300,100))
r82196=np.zeros((300,100))
for t in range(0,100):
    if t<10:
       r32196[:,t]=spline(T/ct[t],r32mub196up,xsame)
    else:
       if t>=10 and t<20:
          r32196[:,t]=spline(T/ct[t-10],r32mub196up1,xsame)
       else:
          if t>=20 and t<30:
             r32196[:,t]=spline(T/ct[t-20],r32mub196up2,xsame)
          else: 
             if t>=30 and t<40:
                r32196[:,t]=spline(T/ct[t-30],r32mub196up3,xsame)
             else: 
                if t>=40 and t<50:
                   r32196[:,t]=spline(T/ct[t-40],r32mub196up4,xsame)
                else:
                   if t>=50 and t<60:
                      r32196[:,t]=spline(T/ct[t-50],r32mub196down,xsame)
                   else: 
                      if t>=60 and t<70:
                         r32196[:,t]=spline(T/ct[t-60],r32mub196down1,xsame)
                      else:
                         if t>=70 and t<80:
                            r32196[:,t]=spline(T/ct[t-70],r32mub196down2,xsame)
                         else: 
                            if t>=80 and t<90:
                               r32196[:,t]=spline(T/ct[t-80],r32mub196down3,xsame)
                            else:
                                r32196[:,t]=spline(T/ct[t-90],r32mub196down4,xsame)

for t in range(0,100):
    if t<10:
       r42196[:,t]=spline(T/ct[t],r42mub196up,xsame)
    else:
       if t>=10 and t<20:
          r42196[:,t]=spline(T/ct[t-10],r42mub196up1,xsame)
       else:
          if t>=20 and t<30:
             r42196[:,t]=spline(T/ct[t-20],r42mub196up2,xsame)
          else: 
             if t>=30 and t<40:
                r42196[:,t]=spline(T/ct[t-30],r42mub196up3,xsame)
             else: 
                if t>=40 and t<50:
                   r42196[:,t]=spline(T/ct[t-40],r42mub196up4,xsame)
                else:
                   if t>=50 and t<60:
                      r42196[:,t]=spline(T/ct[t-50],r42mub196down,xsame)
                   else: 
                      if t>=60 and t<70:
                         r42196[:,t]=spline(T/ct[t-60],r42mub196down1,xsame)
                      else:
                         if t>=70 and t<80:
                            r42196[:,t]=spline(T/ct[t-70],r42mub196down2,xsame)
                         else: 
                            if t>=80 and t<90:
                               r42196[:,t]=spline(T/ct[t-80],r42mub196down3,xsame)
                            else:
                                r42196[:,t]=spline(T/ct[t-90],r42mub196down4,xsame)

for t in range(0,100):
    if t<10:
       r62196[:,t]=spline(T/ct[t],r62mub196up,xsame)
    else:
       if t>=10 and t<20:
          r62196[:,t]=spline(T/ct[t-10],r62mub196up1,xsame)
       else:
          if t>=20 and t<30:
             r62196[:,t]=spline(T/ct[t-20],r62mub196up2,xsame)
          else: 
             if t>=30 and t<40:
                r62196[:,t]=spline(T/ct[t-30],r62mub196up3,xsame)
             else: 
                if t>=40 and t<50:
                   r62196[:,t]=spline(T/ct[t-40],r62mub196up4,xsame)
                else:
                   if t>=50 and t<60:
                      r62196[:,t]=spline(T/ct[t-50],r62mub196down,xsame)
                   else: 
                      if t>=60 and t<70:
                         r62196[:,t]=spline(T/ct[t-60],r62mub196down1,xsame)
                      else:
                         if t>=70 and t<80:
                            r62196[:,t]=spline(T/ct[t-70],r62mub196down2,xsame)
                         else: 
                            if t>=80 and t<90:
                               r62196[:,t]=spline(T/ct[t-80],r62mub196down3,xsame)
                            else:
                                r62196[:,t]=spline(T/ct[t-90],r62mub196down4,xsame)

for t in range(0,100):
    if t<10:
       r82196[:,t]=spline(T/ct[t],r82mub196up,xsame)
    else:
       if t>=10 and t<20:
          r82196[:,t]=spline(T/ct[t-10],r82mub196up1,xsame)
       else:
          if t>=20 and t<30:
             r82196[:,t]=spline(T/ct[t-20],r82mub196up2,xsame)
          else: 
             if t>=30 and t<40:
                r82196[:,t]=spline(T/ct[t-30],r82mub196up3,xsame)
             else: 
                if t>=40 and t<50:
                   r82196[:,t]=spline(T/ct[t-40],r82mub196up4,xsame)
                else:
                   if t>=50 and t<60:
                      r82196[:,t]=spline(T/ct[t-50],r82mub196down,xsame)
                   else: 
                      if t>=60 and t<70:
                         r82196[:,t]=spline(T/ct[t-60],r82mub196down1,xsame)
                      else:
                         if t>=70 and t<80:
                            r82196[:,t]=spline(T/ct[t-70],r82mub196down2,xsame)
                         else: 
                            if t>=80 and t<90:
                               r82196[:,t]=spline(T/ct[t-80],r82mub196down3,xsame)
                            else:
                                r82196[:,t]=spline(T/ct[t-90],r82mub196down4,xsame)


for num in range(1,100):
    if num==1:
       max196=np.maximum(r32196[:,num-1],r32196[:,num])
       min196=np.minimum(r32196[:,num-1],r32196[:,num])
    else:
       max196=np.maximum(max196,r32196[:,num])
       min196=np.minimum(min196,r32196[:,num])

for num in range(1,100):
    if num==1:
       max42196=np.maximum(r42196[:,num-1],r42196[:,num])
       min42196=np.minimum(r42196[:,num-1],r42196[:,num])
    else:
       max42196=np.maximum(max42196,r42196[:,num])
       min42196=np.minimum(min42196,r42196[:,num])

for num in range(1,100):
    if num==1:
       max62196=np.maximum(r62196[:,num-1],r62196[:,num])
       min62196=np.minimum(r62196[:,num-1],r62196[:,num])
    else:
       max62196=np.maximum(max62196,r62196[:,num])
       min62196=np.minimum(min62196,r62196[:,num])

for num in range(1,100):
    if num==1:
       max82196=np.maximum(r82196[:,num-1],r82196[:,num])
       min82196=np.minimum(r82196[:,num-1],r82196[:,num])
    else:
       max82196=np.maximum(max82196,r82196[:,num])
       min82196=np.minimum(min82196,r82196[:,num])

r32mub196cen=spline(T/ctcen,r32mub196cen,xsame)*c
max196=max196*c
min196=min196*c
r42mub196cen=spline(T/ctcen,r42mub196cen,xsame)
r62mub196cen=spline(T/ctcen,r62mub196cen,xsame)
r82mub196cen=spline(T/ctcen,r82mub196cen,xsame)

dif196cen=abs(r42mub196cen-0.140553)
dif196up=abs(max42196-0.140553)
dif196down=abs(min42196-0.140553)
min196cen_index=156
min196up_index=156
min196down_index=156
print(min196cen_index)
#print(min196up_index)
#print(min196down_index)
r32196cen=r32mub196cen[min196cen_index]
#r32196hcen=r32mub196cen[min196cen_index+int(min196cen_index*deltat)]
r32196hcen=r32mub196cen[Tcen[5]]
r32=[max196[min196up_index],max196[min196down_index],min196[min196up_index],min196[min196down_index]]
#r32h=[max196[min196up_index+int(min196up_index*deltat)],max196[min196down_index+int(min196down_index*deltat)],min196[min196up_index+int(min196up_index*deltat)],min196[min196down_index+int(min196down_index*deltat)]]
r32h=[max196[Tcup[5]],max196[Tcdown[5]],min196[Tcup[5]],min196[Tcdown[5]]]
r32196up=np.max(r32)
r32196down=np.min(r32)
r32196uph=np.max(r32h)
r32196downh=np.min(r32h)

r42196cen=r42mub196cen[min196cen_index]
r62196cen=r62mub196cen[min196cen_index]
#r42196hcen=r42mub196cen[min196cen_index+int(min196cen_index*deltat)]
#r62196hcen=r62mub196cen[min196cen_index+int(min196cen_index*deltat)]
r42196hcen=r42mub196cen[Tcen[5]]
r62196hcen=r62mub196cen[Tcen[5]]
r42=[max42196[min196up_index],max42196[min196down_index],min42196[min196up_index],min42196[min196down_index]]
#r42h=[max42196[min196up_index+int(min196up_index*deltat)],max42196[min196down_index+int(min196down_index*deltat)],min42196[min196up_index+int(min196up_index*deltat)],min42196[min196down_index+int(min196down_index*deltat)]]
r42h=[max42196[Tcup[5]],max42196[Tcdown[5]],min42196[Tcup[5]],min42196[Tcdown[5]]]
r42196up=np.max(r42)
r42196down=np.min(r42)
r42196uph=np.max(r42h)
r42196downh=np.min(r42h)

r62=[max62196[min196up_index],max62196[min196down_index],min62196[min196up_index],min62196[min196down_index]]
#r62h=[max62196[min196up_index+int(min196up_index*deltat)],max62196[min196down_index+int(min196down_index*deltat)],min62196[min196up_index+int(min196up_index*deltat)],min62196[min196down_index+int(min196down_index*deltat)]]
r62h=[max62196[Tcup[5]],max62196[Tcdown[5]],min62196[Tcup[5]],min62196[Tcdown[5]]]
r62196up=np.max(r62)
r62196down=np.min(r62)
r62196uph=np.max(r62h)
r62196downh=np.min(r62h)

r82196cen=r82mub196cen[min196cen_index]
#r82196hcen=r82mub196cen[min196cen_index+int(min196cen_index*deltat)]
r82196hcen=r82mub196cen[Tcen[5]]
r82=[max82196[min196up_index],max82196[min196down_index],min82196[min196up_index],min82196[min196down_index]]
#r82h=[max82196[min196up_index+int(min196up_index*deltat)],max82196[min196down_index+int(min196down_index*deltat)],min82196[min196up_index+int(min196up_index*deltat)],min82196[min196down_index+int(min196down_index*deltat)]]
r82h=[max82196[Tcup[5]],max82196[Tcdown[5]],min82196[Tcup[5]],min82196[Tcdown[5]]]
r82196up=np.max(r82)
r82196down=np.min(r82)
r82196uph=np.max(r82h)
r82196downh=np.min(r82h)


####################################################################################################
chi2mub252cen=np.loadtxt(r'./mub252/cmucen/final/buffer/chi2.dat')
chi3mub252cen=np.loadtxt(r'./mub252/cmucen/final/buffer/chi3.dat')
chi4mub252cen=np.loadtxt(r'./mub252/cmucen/final/buffer/chi4.dat')
chi6mub252cen=np.loadtxt(r'./mub252/cmucen/final/buffer/chi6.dat')
chi8mub252cen=np.loadtxt(r'./mub252/cmucen/final/buffer/chi8.dat')
r32mub252cen=chi3mub252cen/chi2mub252cen
r42mub252cen=chi4mub252cen/chi2mub252cen
r62mub252cen=chi6mub252cen/chi2mub252cen
r82mub252cen=chi8mub252cen/chi2mub252cen
chi2mub252up=np.loadtxt(r'./mub252/cmuup/final/buffer/chi2.dat')
chi3mub252up=np.loadtxt(r'./mub252/cmuup/final/buffer/chi3.dat')
chi4mub252up=np.loadtxt(r'./mub252/cmuup/final/buffer/chi4.dat')
chi6mub252up=np.loadtxt(r'./mub252/cmuup/final/buffer/chi6.dat')
chi8mub252up=np.loadtxt(r'./mub252/cmuup/final/buffer/chi8.dat')
r32mub252up=chi3mub252up/chi2mub252up
r42mub252up=chi4mub252up/chi2mub252up
r62mub252up=chi6mub252up/chi2mub252up
r82mub252up=chi8mub252up/chi2mub252up
chi2mub252up1=np.loadtxt(r'./mub252/cmuup1/final/buffer/chi2.dat')
chi3mub252up1=np.loadtxt(r'./mub252/cmuup1/final/buffer/chi3.dat')
chi4mub252up1=np.loadtxt(r'./mub252/cmuup1/final/buffer/chi4.dat')
chi6mub252up1=np.loadtxt(r'./mub252/cmuup1/final/buffer/chi6.dat')
chi8mub252up1=np.loadtxt(r'./mub252/cmuup1/final/buffer/chi8.dat')
r32mub252up1=chi3mub252up1/chi2mub252up1
r42mub252up1=chi4mub252up1/chi2mub252up1
r62mub252up1=chi6mub252up1/chi2mub252up1
r82mub252up1=chi8mub252up1/chi2mub252up1
chi2mub252up2=np.loadtxt(r'./mub252/cmuup2/final/buffer/chi2.dat')
chi3mub252up2=np.loadtxt(r'./mub252/cmuup2/final/buffer/chi3.dat')
chi4mub252up2=np.loadtxt(r'./mub252/cmuup2/final/buffer/chi4.dat')
chi6mub252up2=np.loadtxt(r'./mub252/cmuup2/final/buffer/chi6.dat')
chi8mub252up2=np.loadtxt(r'./mub252/cmuup2/final/buffer/chi8.dat')
r32mub252up2=chi3mub252up2/chi2mub252up2
r42mub252up2=chi4mub252up2/chi2mub252up2
r62mub252up2=chi6mub252up2/chi2mub252up2
r82mub252up2=chi8mub252up2/chi2mub252up2
chi2mub252up3=np.loadtxt(r'./mub252/cmuup3/final/buffer/chi2.dat')
chi3mub252up3=np.loadtxt(r'./mub252/cmuup3/final/buffer/chi3.dat')
chi4mub252up3=np.loadtxt(r'./mub252/cmuup3/final/buffer/chi4.dat')
chi6mub252up3=np.loadtxt(r'./mub252/cmuup3/final/buffer/chi6.dat')
chi8mub252up3=np.loadtxt(r'./mub252/cmuup3/final/buffer/chi8.dat')
r32mub252up3=chi3mub252up3/chi2mub252up3
r42mub252up3=chi4mub252up3/chi2mub252up3
r62mub252up3=chi6mub252up3/chi2mub252up3
r82mub252up3=chi8mub252up3/chi2mub252up3
chi2mub252up4=np.loadtxt(r'./mub252/cmuup4/final/buffer/chi2.dat')
chi3mub252up4=np.loadtxt(r'./mub252/cmuup4/final/buffer/chi3.dat')
chi4mub252up4=np.loadtxt(r'./mub252/cmuup4/final/buffer/chi4.dat')
chi6mub252up4=np.loadtxt(r'./mub252/cmuup4/final/buffer/chi6.dat')
chi8mub252up4=np.loadtxt(r'./mub252/cmuup4/final/buffer/chi8.dat')
r32mub252up4=chi3mub252up4/chi2mub252up4
r42mub252up4=chi4mub252up4/chi2mub252up4
r62mub252up4=chi6mub252up4/chi2mub252up4
r82mub252up4=chi8mub252up4/chi2mub252up4
chi2mub252down=np.loadtxt(r'./mub252/cmudown/final/buffer/chi2.dat')
chi3mub252down=np.loadtxt(r'./mub252/cmudown/final/buffer/chi3.dat')
chi4mub252down=np.loadtxt(r'./mub252/cmudown/final/buffer/chi4.dat')
chi6mub252down=np.loadtxt(r'./mub252/cmudown/final/buffer/chi6.dat')
chi8mub252down=np.loadtxt(r'./mub252/cmudown/final/buffer/chi8.dat')
r32mub252down=chi3mub252down/chi2mub252down
r42mub252down=chi4mub252down/chi2mub252down
r62mub252down=chi6mub252down/chi2mub252down
r82mub252down=chi8mub252down/chi2mub252down
chi2mub252down1=np.loadtxt(r'./mub252/cmudown1/final/buffer/chi2.dat')
chi3mub252down1=np.loadtxt(r'./mub252/cmudown1/final/buffer/chi3.dat')
chi4mub252down1=np.loadtxt(r'./mub252/cmudown1/final/buffer/chi4.dat')
chi6mub252down1=np.loadtxt(r'./mub252/cmudown1/final/buffer/chi6.dat')
chi8mub252down1=np.loadtxt(r'./mub252/cmudown1/final/buffer/chi8.dat')
r32mub252down1=chi3mub252down1/chi2mub252down1
r42mub252down1=chi4mub252down1/chi2mub252down1
r62mub252down1=chi6mub252down1/chi2mub252down1
r82mub252down1=chi8mub252down1/chi2mub252down1
chi2mub252down2=np.loadtxt(r'./mub252/cmudown2/final/buffer/chi2.dat')
chi3mub252down2=np.loadtxt(r'./mub252/cmudown2/final/buffer/chi3.dat')
chi4mub252down2=np.loadtxt(r'./mub252/cmudown2/final/buffer/chi4.dat')
chi6mub252down2=np.loadtxt(r'./mub252/cmudown2/final/buffer/chi6.dat')
chi8mub252down2=np.loadtxt(r'./mub252/cmudown2/final/buffer/chi8.dat')
r32mub252down2=chi3mub252down2/chi2mub252down2
r42mub252down2=chi4mub252down2/chi2mub252down2
r62mub252down2=chi6mub252down2/chi2mub252down2
r82mub252down2=chi8mub252down2/chi2mub252down2
chi2mub252down3=np.loadtxt(r'./mub252/cmudown3/final/buffer/chi2.dat')
chi3mub252down3=np.loadtxt(r'./mub252/cmudown3/final/buffer/chi3.dat')
chi4mub252down3=np.loadtxt(r'./mub252/cmudown3/final/buffer/chi4.dat')
chi6mub252down3=np.loadtxt(r'./mub252/cmudown3/final/buffer/chi6.dat')
chi8mub252down3=np.loadtxt(r'./mub252/cmudown3/final/buffer/chi8.dat')
r32mub252down3=chi3mub252down3/chi2mub252down3
r42mub252down3=chi4mub252down3/chi2mub252down3
r62mub252down3=chi6mub252down3/chi2mub252down3
r82mub252down3=chi8mub252down3/chi2mub252down3
chi2mub252down4=np.loadtxt(r'./mub252/cmudown4/final/buffer/chi2.dat')
chi3mub252down4=np.loadtxt(r'./mub252/cmudown4/final/buffer/chi3.dat')
chi4mub252down4=np.loadtxt(r'./mub252/cmudown4/final/buffer/chi4.dat')
chi6mub252down4=np.loadtxt(r'./mub252/cmudown4/final/buffer/chi6.dat')
chi8mub252down4=np.loadtxt(r'./mub252/cmudown4/final/buffer/chi8.dat')
r32mub252down4=chi3mub252down4/chi2mub252down4
r42mub252down4=chi4mub252down4/chi2mub252down4
r62mub252down4=chi6mub252down4/chi2mub252down4
r82mub252down4=chi8mub252down4/chi2mub252down4
r32252=np.zeros((300,100))
r42252=np.zeros((300,100))
r62252=np.zeros((300,100))
r82252=np.zeros((300,100))
for t in range(0,100):
    if t<10:
       r32252[:,t]=spline(T/ct[t],r32mub252up,xsame)
    else:
       if t>=10 and t<20:
          r32252[:,t]=spline(T/ct[t-10],r32mub252up1,xsame)
       else:
          if t>=20 and t<30:
             r32252[:,t]=spline(T/ct[t-20],r32mub252up2,xsame)
          else: 
             if t>=30 and t<40:
                r32252[:,t]=spline(T/ct[t-30],r32mub252up3,xsame)
             else: 
                if t>=40 and t<50:
                   r32252[:,t]=spline(T/ct[t-40],r32mub252up4,xsame)
                else:
                   if t>=50 and t<60:
                      r32252[:,t]=spline(T/ct[t-50],r32mub252down,xsame)
                   else: 
                      if t>=60 and t<70:
                         r32252[:,t]=spline(T/ct[t-60],r32mub252down1,xsame)
                      else:
                         if t>=70 and t<80:
                            r32252[:,t]=spline(T/ct[t-70],r32mub252down2,xsame)
                         else: 
                            if t>=80 and t<90:
                               r32252[:,t]=spline(T/ct[t-80],r32mub252down3,xsame)
                            else:
                                r32252[:,t]=spline(T/ct[t-90],r32mub252down4,xsame)

for t in range(0,100):
    if t<10:
       r42252[:,t]=spline(T/ct[t],r42mub252up,xsame)
    else:
       if t>=10 and t<20:
          r42252[:,t]=spline(T/ct[t-10],r42mub252up1,xsame)
       else:
          if t>=20 and t<30:
             r42252[:,t]=spline(T/ct[t-20],r42mub252up2,xsame)
          else: 
             if t>=30 and t<40:
                r42252[:,t]=spline(T/ct[t-30],r42mub252up3,xsame)
             else: 
                if t>=40 and t<50:
                   r42252[:,t]=spline(T/ct[t-40],r42mub252up4,xsame)
                else:
                   if t>=50 and t<60:
                      r42252[:,t]=spline(T/ct[t-50],r42mub252down,xsame)
                   else: 
                      if t>=60 and t<70:
                         r42252[:,t]=spline(T/ct[t-60],r42mub252down1,xsame)
                      else:
                         if t>=70 and t<80:
                            r42252[:,t]=spline(T/ct[t-70],r42mub252down2,xsame)
                         else: 
                            if t>=80 and t<90:
                               r42252[:,t]=spline(T/ct[t-80],r42mub252down3,xsame)
                            else:
                                r42252[:,t]=spline(T/ct[t-90],r42mub252down4,xsame)

for t in range(0,100):
    if t<10:
       r62252[:,t]=spline(T/ct[t],r62mub252up,xsame)
    else:
       if t>=10 and t<20:
          r62252[:,t]=spline(T/ct[t-10],r62mub252up1,xsame)
       else:
          if t>=20 and t<30:
             r62252[:,t]=spline(T/ct[t-20],r62mub252up2,xsame)
          else: 
             if t>=30 and t<40:
                r62252[:,t]=spline(T/ct[t-30],r62mub252up3,xsame)
             else: 
                if t>=40 and t<50:
                   r62252[:,t]=spline(T/ct[t-40],r62mub252up4,xsame)
                else:
                   if t>=50 and t<60:
                      r62252[:,t]=spline(T/ct[t-50],r62mub252down,xsame)
                   else: 
                      if t>=60 and t<70:
                         r62252[:,t]=spline(T/ct[t-60],r62mub252down1,xsame)
                      else:
                         if t>=70 and t<80:
                            r62252[:,t]=spline(T/ct[t-70],r62mub252down2,xsame)
                         else: 
                            if t>=80 and t<90:
                               r62252[:,t]=spline(T/ct[t-80],r62mub252down3,xsame)
                            else:
                                r62252[:,t]=spline(T/ct[t-90],r62mub252down4,xsame)


for t in range(0,100):
    if t<10:
       r82252[:,t]=spline(T/ct[t],r82mub252up,xsame)
    else:
       if t>=10 and t<20:
          r82252[:,t]=spline(T/ct[t-10],r82mub252up1,xsame)
       else:
          if t>=20 and t<30:
             r82252[:,t]=spline(T/ct[t-20],r82mub252up2,xsame)
          else: 
             if t>=30 and t<40:
                r82252[:,t]=spline(T/ct[t-30],r82mub252up3,xsame)
             else: 
                if t>=40 and t<50:
                   r82252[:,t]=spline(T/ct[t-40],r82mub252up4,xsame)
                else:
                   if t>=50 and t<60:
                      r82252[:,t]=spline(T/ct[t-50],r82mub252down,xsame)
                   else: 
                      if t>=60 and t<70:
                         r82252[:,t]=spline(T/ct[t-60],r82mub252down1,xsame)
                      else:
                         if t>=70 and t<80:
                            r82252[:,t]=spline(T/ct[t-70],r82mub252down2,xsame)
                         else: 
                            if t>=80 and t<90:
                               r82252[:,t]=spline(T/ct[t-80],r82mub252down3,xsame)
                            else:
                                r82252[:,t]=spline(T/ct[t-90],r82mub252down4,xsame)


for num in range(1,100):
    if num==1:
       max252=np.maximum(r32252[:,num-1],r32252[:,num])
       min252=np.minimum(r32252[:,num-1],r32252[:,num])
    else:
       max252=np.maximum(max252,r32252[:,num])
       min252=np.minimum(min252,r32252[:,num])

for num in range(1,100):
    if num==1:
       max42252=np.maximum(r42252[:,num-1],r42252[:,num])
       min42252=np.minimum(r42252[:,num-1],r42252[:,num])
    else:
       max42252=np.maximum(max42252,r42252[:,num])
       min42252=np.minimum(min42252,r42252[:,num])

for num in range(1,100):
    if num==1:
       max62252=np.maximum(r62252[:,num-1],r62252[:,num])
       min62252=np.minimum(r62252[:,num-1],r62252[:,num])
    else:
       max62252=np.maximum(max62252,r62252[:,num])
       min62252=np.minimum(min62252,r62252[:,num])

for num in range(1,100):
    if num==1:
       max82252=np.maximum(r82252[:,num-1],r82252[:,num])
       min82252=np.minimum(r82252[:,num-1],r82252[:,num])
    else:
       max82252=np.maximum(max82252,r82252[:,num])
       min82252=np.minimum(min82252,r82252[:,num])

r32mub252cen=spline(T/ctcen,r32mub252cen,xsame)*c
max252=max252*c
min252=min252*c
r42mub252cen=spline(T/ctcen,r42mub252cen,xsame)
r62mub252cen=spline(T/ctcen,r62mub252cen,xsame)
r82mub252cen=spline(T/ctcen,r82mub252cen,xsame)

dif252cen=abs(r42mub252cen-1.468760)
dif252up=abs(max42252-1.468760)
dif252down=abs(min42252-1.468760)
min252cen_index=153
min252up_index=153
min252down_index=153
print(min252cen_index)
#print(min252up_index)
#print(min252down_index)
r32252cen=r32mub252cen[min252cen_index]
#r32252hcen=r32mub252cen[min252cen_index+int(min252cen_index*deltat)]
r32252hcen=r32mub252cen[Tcen[6]]
r32=[max252[min252up_index],max252[min252down_index],min252[min252up_index],min252[min252down_index]]
#r32h=[max252[min252up_index+int(min252up_index*deltat)],max252[min252down_index+int(min252down_index*deltat)],min252[min252up_index+int(min252up_index*deltat)],min252[min252down_index+int(min252down_index*deltat)]]
r32h=[max252[Tcup[6]],max252[Tcdown[6]],min252[Tcup[6]],min252[Tcdown[6]]]
r32252up=np.max(r32)
r32252down=np.min(r32)
r32252uph=np.max(r32h)
r32252downh=np.min(r32h)

r42252cen=r42mub252cen[min252cen_index]
r62252cen=r62mub252cen[min252cen_index]
#r42252hcen=r42mub252cen[min252cen_index+int(min252cen_index*deltat)]
#r62252hcen=r62mub252cen[min252cen_index+int(min252cen_index*deltat)]
r42252hcen=r42mub252cen[Tcen[6]]
r62252hcen=r62mub252cen[Tcen[6]]
r42=[max42252[min252up_index],max42252[min252down_index],min42252[min252up_index],min42252[min252down_index]]
#r42h=[max42252[min252up_index+int(min252up_index*deltat)],max42252[min252down_index+int(min252down_index*deltat)],min42252[min252up_index+int(min252up_index*deltat)],min42252[min252down_index+int(min252down_index*deltat)]]
r42h=[max42252[Tcup[6]],max42252[Tcdown[6]],min42252[Tcup[6]],min42252[Tcdown[6]]]
r42252up=np.max(r42)
r42252down=np.min(r42)
r42252uph=np.max(r42h)
r42252downh=np.min(r42h)

r62=[max62252[min252up_index],max62252[min252down_index],min62252[min252up_index],min62252[min252down_index]]
#r62h=[max62252[min252up_index+int(min252up_index*deltat)],max62252[min252down_index+int(min252down_index*deltat)],min62252[min252up_index+int(min252up_index*deltat)],min62252[min252down_index+int(min252down_index*deltat)]]
r62h=[max62252[Tcup[6]],max62252[Tcdown[6]],min62252[Tcup[6]],min62252[Tcdown[6]]]
r62252up=np.max(r62)
r62252down=np.min(r62)
r62252uph=np.max(r62h)
r62252downh=np.min(r62h)

r82252cen=r82mub252cen[min252cen_index]
#r82252hcen=r82mub252cen[min252cen_index+int(min252cen_index*deltat)]
r82252hcen=r82mub252cen[Tcen[6]]
r82=[max82252[min252up_index],max82252[min252down_index],min82252[min252up_index],min82252[min252down_index]]
#r82h=[max82252[min252up_index+int(min252up_index*deltat)],max82252[min252down_index+int(min252down_index*deltat)],min82252[min252up_index+int(min252up_index*deltat)],min82252[min252down_index+int(min252down_index*deltat)]]
r82h=[max82252[Tcup[6]],max82252[Tcdown[6]],min82252[Tcup[6]],min82252[Tcdown[6]]]
r82252up=np.max(r82)
r82252down=np.min(r82)
r82252uph=np.max(r82h)
r82252downh=np.min(r82h)


#####################################################################################################
chi2mub303cen=np.loadtxt(r'./mub303/cmucen/final/buffer/chi2.dat')
chi3mub303cen=np.loadtxt(r'./mub303/cmucen/final/buffer/chi3.dat')
chi4mub303cen=np.loadtxt(r'./mub303/cmucen/final/buffer/chi4.dat')
chi6mub303cen=np.loadtxt(r'./mub303/cmucen/final/buffer/chi6.dat')
chi8mub303cen=np.loadtxt(r'./mub303/cmucen/final/buffer/chi8.dat')
r32mub303cen=chi3mub303cen/chi2mub303cen
r42mub303cen=chi4mub303cen/chi2mub303cen
r62mub303cen=chi6mub303cen/chi2mub303cen
r82mub303cen=chi8mub303cen/chi2mub303cen
chi2mub303up=np.loadtxt(r'./mub303/cmuup/final/buffer/chi2.dat')
chi3mub303up=np.loadtxt(r'./mub303/cmuup/final/buffer/chi3.dat')
chi4mub303up=np.loadtxt(r'./mub303/cmuup/final/buffer/chi4.dat')
chi6mub303up=np.loadtxt(r'./mub303/cmuup/final/buffer/chi6.dat')
chi8mub303up=np.loadtxt(r'./mub303/cmuup/final/buffer/chi8.dat')
r32mub303up=chi3mub303up/chi2mub303up
r42mub303up=chi4mub303up/chi2mub303up
r62mub303up=chi6mub303up/chi2mub303up
r82mub303up=chi8mub303up/chi2mub303up
chi2mub303up1=np.loadtxt(r'./mub303/cmuup1/final/buffer/chi2.dat')
chi3mub303up1=np.loadtxt(r'./mub303/cmuup1/final/buffer/chi3.dat')
chi4mub303up1=np.loadtxt(r'./mub303/cmuup1/final/buffer/chi4.dat')
chi6mub303up1=np.loadtxt(r'./mub303/cmuup1/final/buffer/chi6.dat')
chi8mub303up1=np.loadtxt(r'./mub303/cmuup1/final/buffer/chi8.dat')
r32mub303up1=chi3mub303up1/chi2mub303up1
r42mub303up1=chi4mub303up1/chi2mub303up1
r62mub303up1=chi6mub303up1/chi2mub303up1
r82mub303up1=chi8mub303up1/chi2mub303up1
chi2mub303up2=np.loadtxt(r'./mub303/cmuup2/final/buffer/chi2.dat')
chi3mub303up2=np.loadtxt(r'./mub303/cmuup2/final/buffer/chi3.dat')
chi4mub303up2=np.loadtxt(r'./mub303/cmuup2/final/buffer/chi4.dat')
chi6mub303up2=np.loadtxt(r'./mub303/cmuup2/final/buffer/chi6.dat')
chi8mub303up2=np.loadtxt(r'./mub303/cmuup2/final/buffer/chi8.dat')
r32mub303up2=chi3mub303up2/chi2mub303up2
r42mub303up2=chi4mub303up2/chi2mub303up2
r62mub303up2=chi6mub303up2/chi2mub303up2
r82mub303up2=chi8mub303up2/chi2mub303up2
chi2mub303up3=np.loadtxt(r'./mub303/cmuup3/final/buffer/chi2.dat')
chi3mub303up3=np.loadtxt(r'./mub303/cmuup3/final/buffer/chi3.dat')
chi4mub303up3=np.loadtxt(r'./mub303/cmuup3/final/buffer/chi4.dat')
chi6mub303up3=np.loadtxt(r'./mub303/cmuup3/final/buffer/chi6.dat')
chi8mub303up3=np.loadtxt(r'./mub303/cmuup3/final/buffer/chi8.dat')
r32mub303up3=chi3mub303up3/chi2mub303up3
r42mub303up3=chi4mub303up3/chi2mub303up3
r62mub303up3=chi6mub303up3/chi2mub303up3
r82mub303up3=chi8mub303up3/chi2mub303up3
chi2mub303up4=np.loadtxt(r'./mub303/cmuup4/final/buffer/chi2.dat')
chi3mub303up4=np.loadtxt(r'./mub303/cmuup4/final/buffer/chi3.dat')
chi4mub303up4=np.loadtxt(r'./mub303/cmuup4/final/buffer/chi4.dat')
chi6mub303up4=np.loadtxt(r'./mub303/cmuup4/final/buffer/chi6.dat')
chi8mub303up4=np.loadtxt(r'./mub303/cmuup4/final/buffer/chi8.dat')
r32mub303up4=chi3mub303up4/chi2mub303up4
r42mub303up4=chi4mub303up4/chi2mub303up4
r62mub303up4=chi6mub303up4/chi2mub303up4
r82mub303up4=chi8mub303up4/chi2mub303up4
chi2mub303down=np.loadtxt(r'./mub303/cmudown/final/buffer/chi2.dat')
chi3mub303down=np.loadtxt(r'./mub303/cmudown/final/buffer/chi3.dat')
chi4mub303down=np.loadtxt(r'./mub303/cmudown/final/buffer/chi4.dat')
chi6mub303down=np.loadtxt(r'./mub303/cmudown/final/buffer/chi6.dat')
chi8mub303down=np.loadtxt(r'./mub303/cmudown/final/buffer/chi8.dat')
r32mub303down=chi3mub303down/chi2mub303down
r42mub303down=chi4mub303down/chi2mub303down
r62mub303down=chi6mub303down/chi2mub303down
r82mub303down=chi8mub303down/chi2mub303down
chi2mub303down1=np.loadtxt(r'./mub303/cmudown1/final/buffer/chi2.dat')
chi3mub303down1=np.loadtxt(r'./mub303/cmudown1/final/buffer/chi3.dat')
chi4mub303down1=np.loadtxt(r'./mub303/cmudown1/final/buffer/chi4.dat')
chi6mub303down1=np.loadtxt(r'./mub303/cmudown1/final/buffer/chi6.dat')
chi8mub303down1=np.loadtxt(r'./mub303/cmudown1/final/buffer/chi8.dat')
r32mub303down1=chi3mub303down1/chi2mub303down1
r42mub303down1=chi4mub303down1/chi2mub303down1
r62mub303down1=chi6mub303down1/chi2mub303down1
r82mub303down1=chi8mub303down1/chi2mub303down1
chi2mub303down2=np.loadtxt(r'./mub303/cmudown2/final/buffer/chi2.dat')
chi3mub303down2=np.loadtxt(r'./mub303/cmudown2/final/buffer/chi3.dat')
chi4mub303down2=np.loadtxt(r'./mub303/cmudown2/final/buffer/chi4.dat')
chi6mub303down2=np.loadtxt(r'./mub303/cmudown2/final/buffer/chi6.dat')
chi8mub303down2=np.loadtxt(r'./mub303/cmudown2/final/buffer/chi8.dat')
r32mub303down2=chi3mub303down2/chi2mub303down2
r42mub303down2=chi4mub303down2/chi2mub303down2
r62mub303down2=chi6mub303down2/chi2mub303down2
r82mub303down2=chi8mub303down2/chi2mub303down2
chi2mub303down3=np.loadtxt(r'./mub303/cmudown3/final/buffer/chi2.dat')
chi3mub303down3=np.loadtxt(r'./mub303/cmudown3/final/buffer/chi3.dat')
chi4mub303down3=np.loadtxt(r'./mub303/cmudown3/final/buffer/chi4.dat')
chi6mub303down3=np.loadtxt(r'./mub303/cmudown3/final/buffer/chi6.dat')
chi8mub303down3=np.loadtxt(r'./mub303/cmudown3/final/buffer/chi8.dat')
r32mub303down3=chi3mub303down3/chi2mub303down3
r42mub303down3=chi4mub303down3/chi2mub303down3
r62mub303down3=chi6mub303down3/chi2mub303down3
r82mub303down3=chi8mub303down3/chi2mub303down3
chi2mub303down4=np.loadtxt(r'./mub303/cmudown4/final/buffer/chi2.dat')
chi3mub303down4=np.loadtxt(r'./mub303/cmudown4/final/buffer/chi3.dat')
chi4mub303down4=np.loadtxt(r'./mub303/cmudown4/final/buffer/chi4.dat')
chi6mub303down4=np.loadtxt(r'./mub303/cmudown4/final/buffer/chi6.dat')
chi8mub303down4=np.loadtxt(r'./mub303/cmudown4/final/buffer/chi8.dat')
r32mub303down4=chi3mub303down4/chi2mub303down4
r42mub303down4=chi4mub303down4/chi2mub303down4
r62mub303down4=chi6mub303down4/chi2mub303down4
r82mub303down4=chi8mub303down4/chi2mub303down4
r32303=np.zeros((300,100))
r42303=np.zeros((300,100))
r62303=np.zeros((300,100))
r82303=np.zeros((300,100))
for t in range(0,100):
    if t<10:
       r32303[:,t]=spline(T/ct[t],r32mub303up,xsame)
    else:
       if t>=10 and t<20:
          r32303[:,t]=spline(T/ct[t-10],r32mub303up1,xsame)
       else:
          if t>=20 and t<30:
             r32303[:,t]=spline(T/ct[t-20],r32mub303up2,xsame)
          else: 
             if t>=30 and t<40:
                r32303[:,t]=spline(T/ct[t-30],r32mub303up3,xsame)
             else: 
                if t>=40 and t<50:
                   r32303[:,t]=spline(T/ct[t-40],r32mub303up4,xsame)
                else:
                   if t>=50 and t<60:
                      r32303[:,t]=spline(T/ct[t-50],r32mub303down,xsame)
                   else: 
                      if t>=60 and t<70:
                         r32303[:,t]=spline(T/ct[t-60],r32mub303down1,xsame)
                      else:
                         if t>=70 and t<80:
                            r32303[:,t]=spline(T/ct[t-70],r32mub303down2,xsame)
                         else: 
                            if t>=80 and t<90:
                               r32303[:,t]=spline(T/ct[t-80],r32mub303down3,xsame)
                            else:
                                r32303[:,t]=spline(T/ct[t-90],r32mub303down4,xsame)

for t in range(0,100):
    if t<10:
       r42303[:,t]=spline(T/ct[t],r42mub303up,xsame)
    else:
       if t>=10 and t<20:
          r42303[:,t]=spline(T/ct[t-10],r42mub303up1,xsame)
       else:
          if t>=20 and t<30:
             r42303[:,t]=spline(T/ct[t-20],r42mub303up2,xsame)
          else: 
             if t>=30 and t<40:
                r42303[:,t]=spline(T/ct[t-30],r42mub303up3,xsame)
             else: 
                if t>=40 and t<50:
                   r42303[:,t]=spline(T/ct[t-40],r42mub303up4,xsame)
                else:
                   if t>=50 and t<60:
                      r42303[:,t]=spline(T/ct[t-50],r42mub303down,xsame)
                   else: 
                      if t>=60 and t<70:
                         r42303[:,t]=spline(T/ct[t-60],r42mub303down1,xsame)
                      else:
                         if t>=70 and t<80:
                            r42303[:,t]=spline(T/ct[t-70],r42mub303down2,xsame)
                         else: 
                            if t>=80 and t<90:
                               r42303[:,t]=spline(T/ct[t-80],r42mub303down3,xsame)
                            else:
                                r42303[:,t]=spline(T/ct[t-90],r42mub303down4,xsame)

for t in range(0,100):
    if t<10:
       r62303[:,t]=spline(T/ct[t],r62mub303up,xsame)
    else:
       if t>=10 and t<20:
          r62303[:,t]=spline(T/ct[t-10],r62mub303up1,xsame)
       else:
          if t>=20 and t<30:
             r62303[:,t]=spline(T/ct[t-20],r62mub303up2,xsame)
          else: 
             if t>=30 and t<40:
                r62303[:,t]=spline(T/ct[t-30],r62mub303up3,xsame)
             else: 
                if t>=40 and t<50:
                   r62303[:,t]=spline(T/ct[t-40],r62mub303up4,xsame)
                else:
                   if t>=50 and t<60:
                      r62303[:,t]=spline(T/ct[t-50],r62mub303down,xsame)
                   else: 
                      if t>=60 and t<70:
                         r62303[:,t]=spline(T/ct[t-60],r62mub303down1,xsame)
                      else:
                         if t>=70 and t<80:
                            r62303[:,t]=spline(T/ct[t-70],r62mub303down2,xsame)
                         else: 
                            if t>=80 and t<90:
                               r62303[:,t]=spline(T/ct[t-80],r62mub303down3,xsame)
                            else:
                                r62303[:,t]=spline(T/ct[t-90],r62mub303down4,xsame)

for t in range(0,100):
    if t<10:
       r82303[:,t]=spline(T/ct[t],r82mub303up,xsame)
    else:
       if t>=10 and t<20:
          r82303[:,t]=spline(T/ct[t-10],r82mub303up1,xsame)
       else:
          if t>=20 and t<30:
             r82303[:,t]=spline(T/ct[t-20],r82mub303up2,xsame)
          else: 
             if t>=30 and t<40:
                r82303[:,t]=spline(T/ct[t-30],r82mub303up3,xsame)
             else: 
                if t>=40 and t<50:
                   r82303[:,t]=spline(T/ct[t-40],r82mub303up4,xsame)
                else:
                   if t>=50 and t<60:
                      r82303[:,t]=spline(T/ct[t-50],r82mub303down,xsame)
                   else: 
                      if t>=60 and t<70:
                         r82303[:,t]=spline(T/ct[t-60],r82mub303down1,xsame)
                      else:
                         if t>=70 and t<80:
                            r82303[:,t]=spline(T/ct[t-70],r82mub303down2,xsame)
                         else: 
                            if t>=80 and t<90:
                               r82303[:,t]=spline(T/ct[t-80],r82mub303down3,xsame)
                            else:
                                r82303[:,t]=spline(T/ct[t-90],r82mub303down4,xsame)


for num in range(1,100):
    if num==1:
       max303=np.maximum(r32303[:,num-1],r32303[:,num])
       min303=np.minimum(r32303[:,num-1],r32303[:,num])
    else:
       max303=np.maximum(max303,r32303[:,num])
       min303=np.minimum(min303,r32303[:,num])

for num in range(1,100):
    if num==1:
       max42303=np.maximum(r42303[:,num-1],r42303[:,num])
       min42303=np.minimum(r42303[:,num-1],r42303[:,num])
    else:
       max42303=np.maximum(max42303,r42303[:,num])
       min42303=np.minimum(min42303,r42303[:,num])

for num in range(1,100):
    if num==1:
       max62303=np.maximum(r62303[:,num-1],r62303[:,num])
       min62303=np.minimum(r62303[:,num-1],r62303[:,num])
    else:
       max62303=np.maximum(max62303,r62303[:,num])
       min62303=np.minimum(min62303,r62303[:,num])

for num in range(1,100):
    if num==1:
       max82303=np.maximum(r82303[:,num-1],r82303[:,num])
       min82303=np.minimum(r82303[:,num-1],r82303[:,num])
    else:
       max82303=np.maximum(max82303,r82303[:,num])
       min82303=np.minimum(min82303,r82303[:,num])

r32mub303cen=spline(T/ctcen,r32mub303cen,xsame)*c
max303=max303*c
min303=min303*c
r42mub303cen=spline(T/ctcen,r42mub303cen,xsame)
r62mub303cen=spline(T/ctcen,r62mub303cen,xsame)
r82mub303cen=spline(T/ctcen,r82mub303cen,xsame)

dif303cen=abs(r42mub303cen-0.695796)
dif303up=abs(max42303-0.695796)
dif303down=abs(min42303-0.695796)
min303cen_index=150
min303up_index=150
min303down_index=150
print(min303cen_index)
#print(min303up_index)
#print(min303down_index)
r32303cen=r32mub303cen[min303cen_index]
#r32303hcen=r32mub303cen[min303cen_index+int(min303cen_index*deltat)]
r32303hcen=r32mub303cen[Tcen[7]]
r32=[max303[min303up_index],max303[min303down_index],min303[min303up_index],min303[min303down_index]]
#r32h=[max303[min303up_index+int(min303up_index*deltat)],max303[min303down_index+int(min303down_index*deltat)],min303[min303up_index+int(min303up_index*deltat)],min303[min303down_index+int(min303down_index*deltat)]]
r32h=[max303[Tcup[7]],max303[Tcdown[7]],min303[Tcup[7]],min303[Tcdown[7]]]
r32303up=np.max(r32)
r32303down=np.min(r32)
r32303uph=np.max(r32h)
r32303downh=np.min(r32h)

r42303cen=r42mub303cen[min303cen_index]
r62303cen=r62mub303cen[min303cen_index]
#r42303hcen=r42mub303cen[min303cen_index+int(min303cen_index*deltat)]
#r62303hcen=r62mub303cen[min303cen_index+int(min303cen_index*deltat)]
r42303hcen=r42mub303cen[Tcen[7]]
r62303hcen=r62mub303cen[Tcen[7]]
r42=[max42303[min303up_index],max42303[min303down_index],min42303[min303up_index],min42303[min303down_index]]
#r42h=[max42303[min303up_index+int(min303up_index*deltat)],max42303[min303down_index+int(min303down_index*deltat)],min42303[min303up_index+int(min303up_index*deltat)],min42303[min303down_index+int(min303down_index*deltat)]]
r42h=[max42303[Tcup[7]],max42303[Tcdown[7]],min42303[Tcup[7]],min42303[Tcdown[7]]]
r42303up=np.max(r42)
r42303down=np.min(r42)
r42303uph=np.max(r42h)
r42303downh=np.min(r42h)

r62=[max62303[min303up_index],max62303[min303down_index],min62303[min303up_index],min62303[min303down_index]]
#r62h=[max62303[min303up_index+int(min303up_index*deltat)],max62303[min303down_index+int(min303down_index*deltat)],min62303[min303up_index+int(min303up_index*deltat)],min62303[min303down_index+int(min303down_index*deltat)]]
r62h=[max62303[Tcup[7]],max62303[Tcdown[7]],min62303[Tcup[7]],min62303[Tcdown[7]]]
r62303up=np.max(r62)
r62303down=np.min(r62)
r62303uph=np.max(r62h)
r62303downh=np.min(r62h)

r82303cen=r82mub303cen[min303cen_index]
#r82303hcen=r82mub303cen[min303cen_index+int(min303cen_index*deltat)]
r82303hcen=r82mub303cen[Tcen[7]]
r82=[max82303[min303up_index],max82303[min303down_index],min82303[min303up_index],min82303[min303down_index]]
#r82h=[max82303[min303up_index+int(min303up_index*deltat)],max82303[min303down_index+int(min303down_index*deltat)],min82303[min303up_index+int(min303up_index*deltat)],min82303[min303down_index+int(min303down_index*deltat)]]
r82h=[max82303[Tcup[7]],max82303[Tcdown[7]],min82303[Tcup[7]],min82303[Tcdown[7]]]
r82303up=np.max(r82)
r82303down=np.min(r82)
r82303uph=np.max(r82h)
r82303downh=np.min(r82h)


####################################################################################################
chi2mub406cen=np.loadtxt(r'./mub406/cmucen/final/buffer/chi2.dat')
chi3mub406cen=np.loadtxt(r'./mub406/cmucen/final/buffer/chi3.dat')
chi4mub406cen=np.loadtxt(r'./mub406/cmucen/final/buffer/chi4.dat')
chi6mub406cen=np.loadtxt(r'./mub406/cmucen/final/buffer/chi6.dat')
chi8mub406cen=np.loadtxt(r'./mub406/cmucen/final/buffer/chi8.dat')
r32mub406cen=chi3mub406cen/chi2mub406cen
r42mub406cen=chi4mub406cen/chi2mub406cen
r62mub406cen=chi6mub406cen/chi2mub406cen
r82mub406cen=chi8mub406cen/chi2mub406cen
chi2mub406up=np.loadtxt(r'./mub406/cmuup/final/buffer/chi2.dat')
chi3mub406up=np.loadtxt(r'./mub406/cmuup/final/buffer/chi3.dat')
chi4mub406up=np.loadtxt(r'./mub406/cmuup/final/buffer/chi4.dat')
chi6mub406up=np.loadtxt(r'./mub406/cmuup/final/buffer/chi6.dat')
chi8mub406up=np.loadtxt(r'./mub406/cmuup/final/buffer/chi8.dat')
r32mub406up=chi3mub406up/chi2mub406up
r42mub406up=chi4mub406up/chi2mub406up
r62mub406up=chi6mub406up/chi2mub406up
r82mub406up=chi8mub406up/chi2mub406up
chi2mub406up1=np.loadtxt(r'./mub406/cmuup1/final/buffer/chi2.dat')
chi3mub406up1=np.loadtxt(r'./mub406/cmuup1/final/buffer/chi3.dat')
chi4mub406up1=np.loadtxt(r'./mub406/cmuup1/final/buffer/chi4.dat')
chi6mub406up1=np.loadtxt(r'./mub406/cmuup1/final/buffer/chi6.dat')
chi8mub406up1=np.loadtxt(r'./mub406/cmuup1/final/buffer/chi8.dat')
r32mub406up1=chi3mub406up1/chi2mub406up1
r42mub406up1=chi4mub406up1/chi2mub406up1
r62mub406up1=chi6mub406up1/chi2mub406up1
r82mub406up1=chi8mub406up1/chi2mub406up1
chi2mub406up2=np.loadtxt(r'./mub406/cmuup2/final/buffer/chi2.dat')
chi3mub406up2=np.loadtxt(r'./mub406/cmuup2/final/buffer/chi3.dat')
chi4mub406up2=np.loadtxt(r'./mub406/cmuup2/final/buffer/chi4.dat')
chi6mub406up2=np.loadtxt(r'./mub406/cmuup2/final/buffer/chi6.dat')
chi8mub406up2=np.loadtxt(r'./mub406/cmuup2/final/buffer/chi8.dat')
r32mub406up2=chi3mub406up2/chi2mub406up2
r42mub406up2=chi4mub406up2/chi2mub406up2
r62mub406up2=chi6mub406up2/chi2mub406up2
r82mub406up2=chi8mub406up2/chi2mub406up2
chi2mub406up3=np.loadtxt(r'./mub406/cmuup3/final/buffer/chi2.dat')
chi3mub406up3=np.loadtxt(r'./mub406/cmuup3/final/buffer/chi3.dat')
chi4mub406up3=np.loadtxt(r'./mub406/cmuup3/final/buffer/chi4.dat')
chi6mub406up3=np.loadtxt(r'./mub406/cmuup3/final/buffer/chi6.dat')
chi8mub406up3=np.loadtxt(r'./mub406/cmuup3/final/buffer/chi8.dat')
r32mub406up3=chi3mub406up3/chi2mub406up3
r42mub406up3=chi4mub406up3/chi2mub406up3
r62mub406up3=chi6mub406up3/chi2mub406up3
r82mub406up3=chi8mub406up3/chi2mub406up3
chi2mub406up4=np.loadtxt(r'./mub406/cmuup4/final/buffer/chi2.dat')
chi3mub406up4=np.loadtxt(r'./mub406/cmuup4/final/buffer/chi3.dat')
chi4mub406up4=np.loadtxt(r'./mub406/cmuup4/final/buffer/chi4.dat')
chi6mub406up4=np.loadtxt(r'./mub406/cmuup4/final/buffer/chi6.dat')
chi8mub406up4=np.loadtxt(r'./mub406/cmuup4/final/buffer/chi8.dat')
r32mub406up4=chi3mub406up4/chi2mub406up4
r42mub406up4=chi4mub406up4/chi2mub406up4
r62mub406up4=chi6mub406up4/chi2mub406up4
r82mub406up4=chi8mub406up4/chi2mub406up4
chi2mub406down=np.loadtxt(r'./mub406/cmudown/final/buffer/chi2.dat')
chi3mub406down=np.loadtxt(r'./mub406/cmudown/final/buffer/chi3.dat')
chi4mub406down=np.loadtxt(r'./mub406/cmudown/final/buffer/chi4.dat')
chi6mub406down=np.loadtxt(r'./mub406/cmudown/final/buffer/chi6.dat')
chi8mub406down=np.loadtxt(r'./mub406/cmudown/final/buffer/chi8.dat')
r32mub406down=chi3mub406down/chi2mub406down
r42mub406down=chi4mub406down/chi2mub406down
r62mub406down=chi6mub406down/chi2mub406down
r82mub406down=chi8mub406down/chi2mub406down
chi2mub406down1=np.loadtxt(r'./mub406/cmudown1/final/buffer/chi2.dat')
chi3mub406down1=np.loadtxt(r'./mub406/cmudown1/final/buffer/chi3.dat')
chi4mub406down1=np.loadtxt(r'./mub406/cmudown1/final/buffer/chi4.dat')
chi6mub406down1=np.loadtxt(r'./mub406/cmudown1/final/buffer/chi6.dat')
chi8mub406down1=np.loadtxt(r'./mub406/cmudown1/final/buffer/chi8.dat')
r32mub406down1=chi3mub406down1/chi2mub406down1
r42mub406down1=chi4mub406down1/chi2mub406down1
r62mub406down1=chi6mub406down1/chi2mub406down1
r82mub406down1=chi8mub406down1/chi2mub406down1
chi2mub406down2=np.loadtxt(r'./mub406/cmudown2/final/buffer/chi2.dat')
chi3mub406down2=np.loadtxt(r'./mub406/cmudown2/final/buffer/chi3.dat')
chi4mub406down2=np.loadtxt(r'./mub406/cmudown2/final/buffer/chi4.dat')
chi6mub406down2=np.loadtxt(r'./mub406/cmudown2/final/buffer/chi6.dat')
chi8mub406down2=np.loadtxt(r'./mub406/cmudown2/final/buffer/chi8.dat')
r32mub406down2=chi3mub406down2/chi2mub406down2
r42mub406down2=chi4mub406down2/chi2mub406down2
r62mub406down2=chi6mub406down2/chi2mub406down2
r82mub406down2=chi8mub406down2/chi2mub406down2
chi2mub406down3=np.loadtxt(r'./mub406/cmudown3/final/buffer/chi2.dat')
chi3mub406down3=np.loadtxt(r'./mub406/cmudown3/final/buffer/chi3.dat')
chi4mub406down3=np.loadtxt(r'./mub406/cmudown3/final/buffer/chi4.dat')
chi6mub406down3=np.loadtxt(r'./mub406/cmudown3/final/buffer/chi6.dat')
chi8mub406down3=np.loadtxt(r'./mub406/cmudown3/final/buffer/chi8.dat')
r32mub406down3=chi3mub406down3/chi2mub406down3
r42mub406down3=chi4mub406down3/chi2mub406down3
r62mub406down3=chi6mub406down3/chi2mub406down3
r82mub406down3=chi8mub406down3/chi2mub406down3
chi2mub406down4=np.loadtxt(r'./mub406/cmudown4/final/buffer/chi2.dat')
chi3mub406down4=np.loadtxt(r'./mub406/cmudown4/final/buffer/chi3.dat')
chi4mub406down4=np.loadtxt(r'./mub406/cmudown4/final/buffer/chi4.dat')
chi6mub406down4=np.loadtxt(r'./mub406/cmudown4/final/buffer/chi6.dat')
chi8mub406down4=np.loadtxt(r'./mub406/cmudown4/final/buffer/chi8.dat')
r32mub406down4=chi3mub406down4/chi2mub406down4
r42mub406down4=chi4mub406down4/chi2mub406down4
r62mub406down4=chi6mub406down4/chi2mub406down4
r82mub406down4=chi8mub406down4/chi2mub406down4
r32406=np.zeros((300,100))
r42406=np.zeros((300,100))
r62406=np.zeros((300,100))
r82406=np.zeros((300,100))
for t in range(0,100):
    if t<10:
       r32406[:,t]=spline(T/ct[t],r32mub406up,xsame)
    else:
       if t>=10 and t<20:
          r32406[:,t]=spline(T/ct[t-10],r32mub406up1,xsame)
       else:
          if t>=20 and t<30:
             r32406[:,t]=spline(T/ct[t-20],r32mub406up2,xsame)
          else: 
             if t>=30 and t<40:
                r32406[:,t]=spline(T/ct[t-30],r32mub406up3,xsame)
             else: 
                if t>=40 and t<50:
                   r32406[:,t]=spline(T/ct[t-40],r32mub406up4,xsame)
                else:
                   if t>=50 and t<60:
                      r32406[:,t]=spline(T/ct[t-50],r32mub406down,xsame)
                   else: 
                      if t>=60 and t<70:
                         r32406[:,t]=spline(T/ct[t-60],r32mub406down1,xsame)
                      else:
                         if t>=70 and t<80:
                            r32406[:,t]=spline(T/ct[t-70],r32mub406down2,xsame)
                         else: 
                            if t>=80 and t<90:
                               r32406[:,t]=spline(T/ct[t-80],r32mub406down3,xsame)
                            else:
                                r32406[:,t]=spline(T/ct[t-90],r32mub406down4,xsame)

for t in range(0,100):
    if t<10:
       r42406[:,t]=spline(T/ct[t],r42mub406up,xsame)
    else:
       if t>=10 and t<20:
          r42406[:,t]=spline(T/ct[t-10],r42mub406up1,xsame)
       else:
          if t>=20 and t<30:
             r42406[:,t]=spline(T/ct[t-20],r42mub406up2,xsame)
          else: 
             if t>=30 and t<40:
                r42406[:,t]=spline(T/ct[t-30],r42mub406up3,xsame)
             else: 
                if t>=40 and t<50:
                   r42406[:,t]=spline(T/ct[t-40],r42mub406up4,xsame)
                else:
                   if t>=50 and t<60:
                      r42406[:,t]=spline(T/ct[t-50],r42mub406down,xsame)
                   else: 
                      if t>=60 and t<70:
                         r42406[:,t]=spline(T/ct[t-60],r42mub406down1,xsame)
                      else:
                         if t>=70 and t<80:
                            r42406[:,t]=spline(T/ct[t-70],r42mub406down2,xsame)
                         else: 
                            if t>=80 and t<90:
                               r42406[:,t]=spline(T/ct[t-80],r42mub406down3,xsame)
                            else:
                                r42406[:,t]=spline(T/ct[t-90],r42mub406down4,xsame)

for t in range(0,100):
    if t<10:
       r62406[:,t]=spline(T/ct[t],r62mub406up,xsame)
    else:
       if t>=10 and t<20:
          r62406[:,t]=spline(T/ct[t-10],r62mub406up1,xsame)
       else:
          if t>=20 and t<30:
             r62406[:,t]=spline(T/ct[t-20],r62mub406up2,xsame)
          else: 
             if t>=30 and t<40:
                r62406[:,t]=spline(T/ct[t-30],r62mub406up3,xsame)
             else: 
                if t>=40 and t<50:
                   r62406[:,t]=spline(T/ct[t-40],r62mub406up4,xsame)
                else:
                   if t>=50 and t<60:
                      r62406[:,t]=spline(T/ct[t-50],r62mub406down,xsame)
                   else: 
                      if t>=60 and t<70:
                         r62406[:,t]=spline(T/ct[t-60],r62mub406down1,xsame)
                      else:
                         if t>=70 and t<80:
                            r62406[:,t]=spline(T/ct[t-70],r62mub406down2,xsame)
                         else: 
                            if t>=80 and t<90:
                               r62406[:,t]=spline(T/ct[t-80],r62mub406down3,xsame)
                            else:
                                r62406[:,t]=spline(T/ct[t-90],r62mub406down4,xsame)

for t in range(0,100):
    if t<10:
       r82406[:,t]=spline(T/ct[t],r82mub406up,xsame)
    else:
       if t>=10 and t<20:
          r82406[:,t]=spline(T/ct[t-10],r82mub406up1,xsame)
       else:
          if t>=20 and t<30:
             r82406[:,t]=spline(T/ct[t-20],r82mub406up2,xsame)
          else: 
             if t>=30 and t<40:
                r82406[:,t]=spline(T/ct[t-30],r82mub406up3,xsame)
             else: 
                if t>=40 and t<50:
                   r82406[:,t]=spline(T/ct[t-40],r82mub406up4,xsame)
                else:
                   if t>=50 and t<60:
                      r82406[:,t]=spline(T/ct[t-50],r82mub406down,xsame)
                   else: 
                      if t>=60 and t<70:
                         r82406[:,t]=spline(T/ct[t-60],r82mub406down1,xsame)
                      else:
                         if t>=70 and t<80:
                            r82406[:,t]=spline(T/ct[t-70],r82mub406down2,xsame)
                         else: 
                            if t>=80 and t<90:
                               r82406[:,t]=spline(T/ct[t-80],r82mub406down3,xsame)
                            else:
                                r82406[:,t]=spline(T/ct[t-90],r82mub406down4,xsame)


for num in range(1,100):
    if num==1:
       max406=np.maximum(r32406[:,num-1],r32406[:,num])
       min406=np.minimum(r32406[:,num-1],r32406[:,num])
    else:
       max406=np.maximum(max406,r32406[:,num])
       min406=np.minimum(min406,r32406[:,num])

for num in range(1,100):
    if num==1:
       max42406=np.maximum(r42406[:,num-1],r42406[:,num])
       min42406=np.minimum(r42406[:,num-1],r42406[:,num])
    else:
       max42406=np.maximum(max42406,r42406[:,num])
       min42406=np.minimum(min42406,r42406[:,num])

for num in range(1,100):
    if num==1:
       max62406=np.maximum(r62406[:,num-1],r62406[:,num])
       min62406=np.minimum(r62406[:,num-1],r62406[:,num])
    else:
       max62406=np.maximum(max62406,r62406[:,num])
       min62406=np.minimum(min62406,r62406[:,num])

for num in range(1,100):
    if num==1:
       max82406=np.maximum(r82406[:,num-1],r82406[:,num])
       min82406=np.minimum(r82406[:,num-1],r82406[:,num])
    else:
       max82406=np.maximum(max82406,r82406[:,num])
       min82406=np.minimum(min82406,r82406[:,num])

r32mub406cen=spline(T/ctcen,r32mub406cen,xsame)*c
max406=max406*c
min406=min406*c
r42mub406cen=spline(T/ctcen,r42mub406cen,xsame)
r62mub406cen=spline(T/ctcen,r62mub406cen,xsame)
r82mub406cen=spline(T/ctcen,r82mub406cen,xsame)

dif406cen=abs(r42mub406cen-1.766972)
dif406up=abs(max42406-1.766972)
dif406down=abs(min42406-1.766972)
min406cen_index=138
min406up_index=138
min406down_index=138
print(min406cen_index)
#print(min406up_index)
#print(min406down_index)
r32406cen=r32mub406cen[min406cen_index]
#r32406hcen=r32mub406cen[min406cen_index+int(min406cen_index*deltat)]
r32406hcen=r32mub406cen[Tcen[8]]
r32=[max406[min406up_index],max406[min406down_index],min406[min406up_index],min406[min406down_index]]
#r32h=[max406[min406up_index+int(min406up_index*deltat)],max406[min406down_index+int(min406down_index*deltat)],min406[min406up_index+int(min406up_index*deltat)],min406[min406down_index+int(min406down_index*deltat)]]
r32h=[max406[Tcup[8]],max406[Tcdown[8]],min406[Tcup[8]],min406[Tcdown[8]]]
r32406up=np.max(r32)
r32406down=np.min(r32)
r32406uph=np.max(r32h)
r32406downh=np.min(r32h)

r42406cen=r42mub406cen[min406cen_index]
r62406cen=r62mub406cen[min406cen_index]
#r42406hcen=r42mub406cen[min406cen_index+int(min406cen_index*deltat)]
#r62406hcen=r62mub406cen[min406cen_index+int(min406cen_index*deltat)]
r42406hcen=r42mub406cen[Tcen[8]]
r62406hcen=r62mub406cen[Tcen[8]]
r42=[max42406[min406up_index],max42406[min406down_index],min42406[min406up_index],min42406[min406down_index]]
#r42h=[max42406[min406up_index+int(min406up_index*deltat)],max42406[min406down_index+int(min406down_index*deltat)],min42406[min406up_index+int(min406up_index*deltat)],min42406[min406down_index+int(min406down_index*deltat)]]
r42h=[max42406[Tcup[8]],max42406[Tcdown[8]],min42406[Tcup[8]],min42406[Tcdown[8]]]
r42406up=np.max(r42)
r42406down=np.min(r42)
r42406uph=np.max(r42h)
r42406downh=np.min(r42h)

r62=[max62406[min406up_index],max62406[min406down_index],min62406[min406up_index],min62406[min406down_index]]
#r62h=[max62406[min406up_index+int(min406up_index*deltat)],max62406[min406down_index+int(min406down_index*deltat)],min62406[min406up_index+int(min406up_index*deltat)],min62406[min406down_index+int(min406down_index*deltat)]]
r62h=[max62406[Tcup[8]],max62406[Tcdown[8]],min62406[Tcup[8]],min62406[Tcdown[8]]]
r62406up=np.max(r62)
r62406down=np.min(r62)
r62406uph=np.max(r62h)
r62406downh=np.min(r62h)

r82406cen=r82mub406cen[min406cen_index]
#r82406hcen=r82mub406cen[min406cen_index+int(min406cen_index*deltat)]
r82406hcen=r82mub406cen[Tcen[8]]
r82=[max82406[min406up_index],max82406[min406down_index],min82406[min406up_index],min82406[min406down_index]]
#r82h=[max82406[min406up_index+int(min406up_index*deltat)],max82406[min406down_index+int(min406down_index*deltat)],min82406[min406up_index+int(min406up_index*deltat)],min82406[min406down_index+int(min406down_index*deltat)]]
r82h=[max82406[Tcup[8]],max82406[Tcdown[8]],min82406[Tcup[8]],min82406[Tcdown[8]]]
r82406up=np.max(r82)
r82406down=np.min(r82)
r82406uph=np.max(r82h)
r82406downh=np.min(r82h)


#print(r62406uph)
#print(r62406downh)
####################################################################################################
#r62cen=[r6222cen,r6268cen,r6278cen,r62106cen,r62148cen,r62196cen,r62252cen,r62303cen,r62406cen]
#r62up=[r6222up,r6268up,r6278up,r62106up,r62148up,r62196up,r62252up,r62303up,r62406up]
#r62down=[r6222down,r6268down,r6278down,r62106down,r62148down,r62196down,r62252down,r62303down,r62406down]

#r42up=[r4222up,r4268up,r4278up,r42106up,r42148up,r42196up,r42252up,r42303up,r42406up]
#r42down=[r4222down,r4268down,r4278down,r42106down,r42148down,r42196down,r42252down,r42303down,r42406down]
#r42cen=[r4222cen,r4268cen,r4278cen,r42106cen,r42148cen,r42196cen,r42252cen,r42303cen,r42406cen]

r42hcen=[r4222hcen,r4268hcen,r4278hcen,r42106hcen,r42148hcen,r42196hcen,r42252hcen,r42303hcen,r42406hcen]
r62hcen=[r6222hcen,r6268hcen,r6278hcen,r62106hcen,r62148hcen,r62196hcen,r62252hcen,r62303hcen,r62406hcen]
r42hup=[r4222uph,r4268uph,r4278uph,r42106uph,r42148uph,r42196uph,r42252uph,r42303uph,r42406uph]
r42hdown=[r4222downh,r4268downh,r4278downh,r42106downh,r42148downh,r42196downh,r42252downh,r42303downh,r42406downh]
r62hup=[r6222uph,r6268uph,r6278uph,r62106uph,r62148uph,r62196uph,r62252uph,r62303uph,r62406uph]
r62hdown=[r6222downh,r6268downh,r6278downh,r62106downh,r62148downh,r62196downh,r62252downh,r62303downh,r62406downh]

#r82cen=[r8222cen,r8268cen,r8278cen,r82106cen,r82148cen,r82196cen,r82252cen,r82303cen,r82406cen]
#r82up=[r8222up,r8268up,r8278up,r82106up,r82148up,r82196up,r82252up,r82303up,r82406up]
#r82down=[r8222down,r8268down,r8278down,r82106down,r82148down,r82196down,r82252down,r82303down,r82406down]

r62cen=[r6222cen,r6268cen,r6278cen,r62106cen,r62148cen,r62196cen,r62252cen,r62303cen,r62406cen]
r62up=[r6222up,r6268up,r6278up,r62106up,r62148up,r62196up,r62252up,r62303up,r62406up]
r62down=[r6222down,r6268down,r6278down,r62106down,r62148down,r62196down,r62252down,r62303down,r62406down]

r42up=[r4222up,r4268up,r4278up,r42106up,r42148up,r42196up,r42252up,r42303up,r42406up]
r42down=[r4222down,r4268down,r4278down,r42106down,r42148down,r42196down,r42252down,r42303down,r42406down]
r42cen=[r4222cen,r4268cen,r4278cen,r42106cen,r42148cen,r42196cen,r42252cen,r42303cen,r42406cen]

r82cen=[r8222cen,r8268cen,r8278cen,r82106cen,r82148cen,r82196cen,r82252cen,r82303cen,r82406cen]
r82up=[r8222up,r8268up,r8278up,r82106up,r82148up,r82196up,r82252up,r82303up,r82406up]
r82down=[r8222down,r8268down,r8278down,r82106down,r82148down,r82196down,r82252down,r82303down,r82406down]

r82hcen=[r8222hcen,r8268hcen,r8278hcen,r82106hcen,r82148hcen,r82196hcen,r82252hcen,r82303hcen,r82406hcen]
r82hup=[r8222uph,r8268uph,r8278uph,r82106uph,r82148uph,r82196uph,r82252uph,r82303uph,r82406uph]
r82hdown=[r8222downh,r8268downh,r8278downh,r82106downh,r82148downh,r82196downh,r82252downh,r82303downh,r82406downh]

r32cen=[r3222cen,r3268cen,r3278cen,r32106cen,r32148cen,r32196cen,r32252cen,r32303cen,r32406cen]
r32up=[r3222up,r3268up,r3278up,r32106up,r32148up,r32196up,r32252up,r32303up,r32406up]
r32down=[r3222down,r3268down,r3278down,r32106down,r32148down,r32196down,r32252down,r32303down,r32406down]
r32hcen=[r3222hcen,r3268hcen,r3278hcen,r32106hcen,r32148hcen,r32196hcen,r32252hcen,r32303hcen,r32406hcen]
r32hup=[r3222uph,r3268uph,r3278uph,r32106uph,r32148uph,r32196uph,r32252uph,r32303uph,r32406uph]
r32hdown=[r3222downh,r3268downh,r3278downh,r32106downh,r32148downh,r32196downh,r32252downh,r32303downh,r32406downh]
#r42和r62的上下限与中心值
r62errup=np.zeros(9)
r62errdown=np.zeros(9)
r42errup=np.zeros(9)
r42errdown=np.zeros(9)
r62errhup=np.zeros(9)
r62errhdown=np.zeros(9)
r42errhup=np.zeros(9)
r42errhdown=np.zeros(9)
r62errlup=np.zeros(9)
r62errldown=np.zeros(9)
r42errlup=np.zeros(9)
r42errldown=np.zeros(9)
r82errup=np.zeros(9)
r82errdown=np.zeros(9)
r32errup=np.zeros(9)
r32errdown=np.zeros(9)
r82errhup=np.zeros(9)
r82errhdown=np.zeros(9)
r32errhup=np.zeros(9)
r32errhdown=np.zeros(9)
r82errlup=np.zeros(9)
r82errldown=np.zeros(9)
r32errlup=np.zeros(9)
r32errldown=np.zeros(9)

for i in range(0,9):
    r62errup[i]=r62up[i]-r62cen[i]
    r62errdown[i]=r62cen[i]-r62down[i]
    r42errup[i]=r42up[i]-r42cen[i]
    r42errdown[i]=r42cen[i]-r42down[i]
    r62errhup[i]=r62hup[i]-r62hcen[i]
    r62errhdown[i]=r62hcen[i]-r62hdown[i]
    r42errhup[i]=r42hup[i]-r42hcen[i]
    r42errhdown[i]=r42hcen[i]-r42hdown[i]
    r82errup[i]=r82up[i]-r82cen[i]
    r82errdown[i]=r82cen[i]-r82down[i]
    r32errup[i]=r32up[i]-r32cen[i]
    r32errdown[i]=r32cen[i]-r32down[i]
    r82errhup[i]=r82hup[i]-r82hcen[i]
    r82errhdown[i]=r82hcen[i]-r82hdown[i]
    r32errhup[i]=r32hup[i]-r32hcen[i]
    r32errhdown[i]=r32hcen[i]-r32hdown[i]





for num in range(0,100):
    T22up[num]=min22up_index
    T22down[num]=min22down_index
    T68up[num]=min68up_index
    T68down[num]=min68down_index
    T78up[num]=min78up_index
    T78down[num]=min78down_index
    T106up[num]=min106up_index
    T106down[num]=min106down_index
    T148up[num]=min148up_index
    T148down[num]=min148down_index
    T196up[num]=min196up_index
    T196down[num]=min196down_index
    T252up[num]=min252up_index
    T252down[num]=min252down_index
    T303up[num]=min303up_index
    T303down[num]=min303down_index
    T406up[num]=min406up_index
    T406down[num]=min406down_index
    T22hup[num]=Tcup[0]
    T22hdown[num]=Tcdown[0]
    T68hup[num]=Tcup[1]
    T68hdown[num]=Tcdown[1]
    T78hup[num]=Tcup[2]
    T78hdown[num]=Tcdown[2]
    T106hup[num]=Tcup[3]
    T106hdown[num]=Tcdown[3]
    T148hup[num]=Tcup[4]
    T148hdown[num]=Tcdown[4]
    T196hup[num]=Tcup[5]
    T196hdown[num]=Tcdown[5]
    T252hup[num]=Tcup[6]
    T252hdown[num]=Tcdown[6]
    T303hup[num]=Tcup[7]
    T303hdown[num]=Tcdown[7]
    T406hup[num]=Tcup[8]
    T406hdown[num]=Tcdown[8]
####################################################################################################
energyrhic=[200.,54.4]
value62=[-2.54509,1.20229]
erro62=[1.01682,0.480246]
# Create figure
blackline=np.linspace(0,300,100)
r42line=np.zeros(100)
r62line=np.zeros(100)
for i in range(1,100):
    r42line[i]=1

for i in range(1,100):
    r62line[i]=0

# Create figure
fig=plt.figure(figsize=(4.5, 8.))
#fig=plt.figure()
ax2=fig.add_subplot(312)
point62cen1=ax2.errorbar(energy,r62cen,yerr=[r62errdown,r62errup],color='r',marker='o',linestyle='',linewidth=1,markersize=5,fillstyle='full',alpha=0.5,zorder=2)
#point62h=ax2.errorbar(energy,r62hcen,yerr=[r62errhdown,r62errhup],color='b',marker='^',linestyle='',linewidth=1,markersize=5,fillstyle='full',alpha=0.5,zorder=1)
band62cen1=ax2.fill_between(energy,r62down,r62up,color='blue',alpha=0.25,facecolor='r',edgecolor='',zorder=2)
line62cen1,=ax2.plot(energy,r62cen,color='r',alpha=0.3,zorder=2)
#point62h=ax2.fill_between(energy,r62hdown,r62hup,color='r',alpha=0.25,facecolor='b',edgecolor='',zorder=1)
#line62h,=ax2.plot(energy,r62hcen,color='b',alpha=0.3,zorder=1)
exp=ax2.errorbar(energyrhic,value62,yerr=erro62,color='b',marker='*',linestyle='',linewidth=1,markersize=10,fillstyle='full',alpha=0.5,zorder=3)
#ax2.legend(((point62cen,band62cen,line62cen),exp),(r'fRG',r'STAR preliminary'),loc=0,fontsize='x-small',frameon=True,shadow=True,handlelength=3.,borderpad=0.5,borderaxespad=1,numpoints=1)
ax2.plot(blackline,r62line,dashes=[4,2],color='m',linewidth='1')
plt.axis([5.,230.,-100.,100.])
ax2.set_xscale('symlog')
#plt.axis([5.,230.,-10.,20.])
ax2.set_yscale('symlog')
#plt.xticks([])
ax2.set_xticks([7.7,11.5,14.5,19.6,27,39,54.4,62.4,200])
#ax2.set_xticklabels(['406','303','252','196','148','106','78','68','22'],rotation=60,fontsize=7)
#ax2.xaxis.tick_top()
plt.yticks([-50,-40,-30,-20,-10,-1,0,1,10,20,30,40,50])
ax2.set_xlabel('$\mu_B\,[\mathrm{MeV}]$', fontsize=14, color='black')
ax2.xaxis.set_label_position('top') 
ax2.set_ylabel(r'$R^B_{62}(R^p_{62})$', fontsize=14, color='black')
#for label in ax1.xaxis.get_ticklabels():
#    label.set_fontsize(7)
for label in ax2.yaxis.get_ticklabels():
    label.set_fontsize(7)


ax3=fig.add_subplot(311)
errbartf421=ax3.errorbar(energy,r42cen,yerr=[r42errdown,r42errup],color='r',marker='o',linestyle='',linewidth=1,markersize=5,fillstyle='full',alpha=0.5,zorder=2)
#ax3.errorbar(energy,r42hcen,yerr=[r42errhdown,r42errhup],color='b',marker='^',linestyle='',linewidth=1,markersize=5,fillstyle='full',alpha=0.5,zorder=1)
bandtf421=ax3.fill_between(energy,r42down,r42up,color='r',alpha=0.25,facecolor='r',edgecolor='',zorder=2)
linetf421,=ax3.plot(energy,r42cen,color='r',alpha=0.3,zorder=2)
#ax3.fill_between(energy,r42hdown,r42hup,color='b',alpha=0.25,facecolor='b',edgecolor='',zorder=1)
#ax3.plot(energy,r42hcen,color='b',alpha=0.3,zorder=1)
exp=ax3.errorbar(energy,kurtosis[:,0],yerr=kurtosis[:,1],color='c',marker='*',linestyle='',linewidth=1,markersize=10,fillstyle='full',alpha=0.5,zorder=3)
#ax3.errorbar(energy,kurtosis[:,0],color='red')
ax3.plot(blackline,r42line,dashes=[4,2],color='m',linewidth='1')
#ax3.legend(((errbartf,bandtf,linetf),exp),(r'fRG',r'STAR data'),loc=0,fontsize='x-small',frameon=True,shadow=True,handlelength=3.,borderpad=0.5,borderaxespad=1,numpoints=1)
ax3.set_xscale('symlog')
plt.axis([5,230,-0.5,2.8])
ax3.set_xticks([7.7,11.5,14.5,19.6,27,39,54.4,62.4,200])
#ax3.set_xticklabels(['7.7','11.5','14.5','19.6','27','39','54.4','62.4','200'],rotation=60,fontsize=7)
ax3.set_xticklabels(['406','303','252','196','148','106','78','68','22'],rotation=60,fontsize=7)
ax3.xaxis.tick_top()
ax3.set_xlabel('$\mu_B\,[\mathrm{MeV}]$', fontsize=14, color='black')
ax3.xaxis.set_label_position('top') 
#ax3.set_xlabel('$\sqrt{S_{NN}}$', fontsize=14, color='black')
ax3.set_ylabel(r'$R^B_{42}(R^p_{42})$', fontsize=14, color='black')
#for label in ax1.xaxis.get_ticklabels():
#    label.set_fontsize(10)
for label in ax3.yaxis.get_ticklabels():
    label.set_fontsize(7)



ax4=fig.add_subplot(313)
errbartf821=ax4.errorbar(energy,r82cen,yerr=[r82errdown,r82errup],color='r',marker='o',linestyle='',linewidth=1,markersize=5,fillstyle='full',alpha=0.5,zorder=2)
#ax4.errorbar(energy,r82cen,yerr=[r82errup,r82errdown],color='r',marker='o',linestyle='',linewidth=1,markersize=5,fillstyle='full',alpha=0.5,zorder=2)
#ax4.errorbar(energy,r82hcen,yerr=[r82errhdown,r82errhup],color='b',marker='^',linestyle='',linewidth=1,markersize=5,fillstyle='full',alpha=0.5,zorder=1)
bandtf821=ax4.fill_between(energy,r82down,r82up,color='r',alpha=0.25,facecolor='r',edgecolor='',zorder=2)
linetf821,=ax4.plot(energy,r82cen,color='r',alpha=0.3,zorder=2)
#ax4.fill_between(energy,r82hdown,r82hup,color='b',alpha=0.25,facecolor='b',edgecolor='',zorder=1)
#ax4.plot(energy,r82hcen,color='b',alpha=0.3,zorder=1)
ax4.plot(blackline,r62line,dashes=[4,2],color='m',linewidth='1')
#ax4.legend([(errbartf,bandtf,linetf)],[r'fRG'],loc=0,fontsize='x-small',frameon=True,shadow=True,handlelength=3.,borderpad=0.5,borderaxespad=1,numpoints=1)
ax4.set_xscale('symlog')
#ax4.set_yscale('symlog')
#plt.axis([5,230,-10000.,1000.])
plt.axis([5,230,-50,50])
#plt.yticks([-10000,-9000,-8000,-7000,-6000,-5000,-4000,-3000,-2000,-1000,-900,-800,-700,-600,-500,-400,-300,-200,-100,-90,-80,-70,-60,-50,-40,-30,-20,-10,-1,0,1,10,20,30,40,50,60,70,80,90,100,200,300,400,500,600,700,800,900,1000,2000,3000,4000,5000,6000,7000,8000,9000,10000])
ax4.set_xticks([7.7,11.5,14.5,19.6,27,39,54.4,62.4,200])
ax4.set_xticklabels(['7.7','11.5','14.5','19.6','27','39','54.4','62.4','200'],rotation=60,fontsize=7)
ax4.set_xlabel('$\sqrt{s_{\mathrm{NN}}}\,[\mathrm{GeV}]$', fontsize=14, color='black')
ax4.set_ylabel(r'$R^B_{82}(R^p_{82})$', fontsize=14, color='black')
for label in ax4.yaxis.get_ticklabels():
    label.set_fontsize(7)
print(r62down)
print(r62up)

fig.subplots_adjust(top=0.93, bottom=0.08, left=0.15, right=0.9, hspace=0.,
                    wspace=0.25)



# Data for plotting
T=np.loadtxt('./TMeV.dat')
kurtosis=np.loadtxt('./RHICdatakurtosis.dat')
data200=np.zeros(300)
data62=np.zeros(300)
data54=np.zeros(300)
data39=np.zeros(300)
data27=np.zeros(300)
data19=np.zeros(300)
data14=np.zeros(300)
data11=np.zeros(300)
data7=np.zeros(300)
y62=np.linspace(-5000,5000,100)
T22up=np.zeros(100)
T22down=np.zeros(100)
T68up=np.zeros(100)
T68down=np.zeros(100)
T78up=np.zeros(100)
T78down=np.zeros(100)
T106up=np.zeros(100)
T106down=np.zeros(100)
T148up=np.zeros(100)
T148down=np.zeros(100)
T196up=np.zeros(100)
T196down=np.zeros(100)
T252up=np.zeros(100)
T252down=np.zeros(100)
T303up=np.zeros(100)
T303down=np.zeros(100)
T406up=np.zeros(100)
T406down=np.zeros(100)
T22hup=np.zeros(100)
T22hdown=np.zeros(100)
T68hup=np.zeros(100)
T68hdown=np.zeros(100)
T78hup=np.zeros(100)
T78hdown=np.zeros(100)
T106hup=np.zeros(100)
T106hdown=np.zeros(100)
T148hup=np.zeros(100)
T148hdown=np.zeros(100)
T196hup=np.zeros(100)
T196hdown=np.zeros(100)
T252hup=np.zeros(100)
T252hdown=np.zeros(100)
T303hup=np.zeros(100)
T303hdown=np.zeros(100)
T406hup=np.zeros(100)
T406hdown=np.zeros(100)
Tf22=np.zeros(100)
Tf68=np.zeros(100)
Tf78=np.zeros(100)
Tf106=np.zeros(100)
Tf148=np.zeros(100)
Tf196=np.zeros(100)
Tf252=np.zeros(100)
Tf303=np.zeros(100)
Tf406=np.zeros(100)
for num in range(0,300):
    data200[num]=0.900669
    data62[num]=0.792955	
    data54[num]=0.632837
    data39[num]=0.739693	
    data27[num]=0.196254	
    data19[num]=0.140553
    data14[num]=1.468760
    data11[num]=0.695796
    data7[num]=	1.766972

for num in range(0,100):
    Tf22[num]=162.
    Tf68[num]=163.
    Tf78[num]=163.
    Tf106[num]=161.
    Tf148[num]=159.
    Tf196[num]=156.
    Tf252[num]=151.
    Tf303[num]=145.
    Tf406[num]=134.



energy=[200.,62.4,54.4,39.,27.,19.6,14.5,11.5,7.7]
#############################################################################################################################################
xsame=np.linspace(0.,299.,300)
deltat=0.05
ctcen=1.247
ctup=1.259
ctdown=1.235
cmu=1.110
c=ctcen/cmu

Tcup=[int(205/ctdown)-1,int(205/ctdown)-1,int(205/ctdown)-1,int(204/ctdown)-1,int(203/ctdown)-1,int(201/ctdown)-1,int(198/ctdown)-1,int(194/ctdown)-1,int(182/ctdown)-1]
Tcdown=[int(205/ctup)-1,int(205/ctup)-1,int(205/ctup)-1,int(204/ctup)-1,int(203/ctup)-1,int(201/ctup)-1,int(198/ctup)-1,int(194/ctup)-1,int(182/ctup)-1]
Tcen=[int(205/ctcen)-1,int(205/ctcen)-1,int(205/ctcen)-1,int(204/ctcen)-1,int(203/ctcen)-1,int(201/ctcen)-1,int(198/ctcen)-1,int(194/ctcen)-1,int(182/ctcen)-1]
#Tcup=[int(191/ctdown),int(190/ctdown),int(190/ctdown),int(189/ctdown),int(187/ctdown),int(185/ctdown),int(180/ctdown),int(174/ctdown),int(159/ctdown)]
#Tcdown=[int(191/ctup),int(190/ctup),int(190/ctup),int(189/ctup),int(187/ctup),int(185/ctup),int(180/ctup),int(174/ctup),int(159/ctup)]
#Tcen=[int(191/ctcen),int(190/ctcen),int(190/ctcen),int(189/ctcen),int(187/ctcen),int(185/ctcen),int(180/ctcen),int(174/ctcen),int(159/ctcen)]

print(xsame)
print(Tcup)
print(T)

ct=np.linspace(ctdown,ctup,10)
chi2mub22cen=np.loadtxt(r'./mub22/cmucen/final/buffer/chi2.dat')
chi3mub22cen=np.loadtxt(r'./mub22/cmucen/final/buffer/chi3.dat')
chi4mub22cen=np.loadtxt(r'./mub22/cmucen/final/buffer/chi4.dat')
chi6mub22cen=np.loadtxt(r'./mub22/cmucen/final/buffer/chi6.dat')
chi8mub22cen=np.loadtxt(r'./mub22/cmucen/final/buffer/chi8.dat')
r32mub22cen=chi3mub22cen/chi2mub22cen
r42mub22cen=chi4mub22cen/chi2mub22cen
r62mub22cen=chi6mub22cen/chi2mub22cen
r82mub22cen=chi8mub22cen/chi2mub22cen
chi2mub22up=np.loadtxt(r'./mub22/cmuup/final/buffer/chi2.dat')
chi3mub22up=np.loadtxt(r'./mub22/cmuup/final/buffer/chi3.dat')
chi4mub22up=np.loadtxt(r'./mub22/cmuup/final/buffer/chi4.dat')
chi6mub22up=np.loadtxt(r'./mub22/cmuup/final/buffer/chi6.dat')
chi8mub22up=np.loadtxt(r'./mub22/cmuup/final/buffer/chi8.dat')
r32mub22up=chi3mub22up/chi2mub22up
r42mub22up=chi4mub22up/chi2mub22up
r62mub22up=chi6mub22up/chi2mub22up
r82mub22up=chi8mub22up/chi2mub22up
chi2mub22down=np.loadtxt(r'./mub22/cmudown/final/buffer/chi2.dat')
chi3mub22down=np.loadtxt(r'./mub22/cmudown/final/buffer/chi3.dat')
chi4mub22down=np.loadtxt(r'./mub22/cmudown/final/buffer/chi4.dat')
chi6mub22down=np.loadtxt(r'./mub22/cmudown/final/buffer/chi6.dat')
chi8mub22down=np.loadtxt(r'./mub22/cmudown/final/buffer/chi8.dat')
r32mub22down=chi3mub22down/chi2mub22down
r42mub22down=chi4mub22down/chi2mub22down
r62mub22down=chi6mub22down/chi2mub22down
r82mub22down=chi8mub22down/chi2mub22down
r3222=np.zeros((300,20))
r4222=np.zeros((300,20))
r6222=np.zeros((300,20))
r8222=np.zeros((300,20))
for t in range(0,20):
    if t<10:
       r3222[:,t]=spline(T/ct[t],r32mub22up,xsame)
    else:
       r3222[:,t]=spline(T/ct[t-10],r32mub22down,xsame)


for num in range(1,20):
    if num==1:
       max22=np.maximum(r3222[:,num-1],r3222[:,num])
       min22=np.minimum(r3222[:,num-1],r3222[:,num])
    else:
       max22=np.maximum(max22,r3222[:,num])
       min22=np.minimum(min22,r3222[:,num])

for t in range(0,20):
    if t<10:
       r4222[:,t]=spline(T/ct[t],r42mub22up,xsame)
    else:
       r4222[:,t]=spline(T/ct[t-10],r42mub22down,xsame)

for t in range(0,20):
    if t<10:
       r4222[:,t]=spline(T/ct[t],r42mub22up,xsame)
    else:
       r4222[:,t]=spline(T/ct[t-10],r42mub22down,xsame)


for num in range(1,20):
    if num==1:
       max4222=np.maximum(r4222[:,num-1],r4222[:,num])
       min4222=np.minimum(r4222[:,num-1],r4222[:,num])
    else:
       max4222=np.maximum(max4222,r4222[:,num])
       min4222=np.minimum(min4222,r4222[:,num])

for t in range(0,20):
    if t<10:
       r6222[:,t]=spline(T/ct[t],r62mub22up,xsame)
    else:
       r6222[:,t]=spline(T/ct[t-10],r62mub22down,xsame)


for num in range(1,20):
    if num==1:
       max6222=np.maximum(r6222[:,num-1],r6222[:,num])
       min6222=np.minimum(r6222[:,num-1],r6222[:,num])
    else:
       max6222=np.maximum(max6222,r6222[:,num])
       min6222=np.minimum(min6222,r6222[:,num])

for t in range(0,20):
    if t<10:
       r8222[:,t]=spline(T/ct[t],r82mub22up,xsame)
    else:
       r8222[:,t]=spline(T/ct[t-10],r82mub22down,xsame)

for num in range(1,20):
    if num==1:
       max8222=np.maximum(r8222[:,num-1],r8222[:,num])
       min8222=np.minimum(r8222[:,num-1],r8222[:,num])
    else:
       max8222=np.maximum(max8222,r8222[:,num])
       min8222=np.minimum(min8222,r8222[:,num])

r32mub22cen=spline(T/ctcen,r32mub22cen,xsame)*c
max22=max22*c
min22=min22*c
r42mub22cen=spline(T/ctcen,r42mub22cen,xsame)
r62mub22cen=spline(T/ctcen,r62mub22cen,xsame)
r82mub22cen=spline(T/ctcen,r82mub22cen,xsame)


dif6222minc=np.zeros(300)
dif6222minu=np.zeros(300)
dif6222mind=np.zeros(300)
dif6222minc=abs(r62mub22cen+0.5)
dif6222minu=abs(max6222+0.5)
dif6222mind=abs(min6222+0.5)
min6222cindex=np.argmin(dif6222minc[80:300])+80
min6222uindex=np.argmin(dif6222minu[80:300])+80
min6222dindex=np.argmin(dif6222mind[80:300])+80
r62minc=r62mub22cen[min6222cindex]
r62minu=max6222[min6222uindex]
r62mind=min6222[min6222dindex]
erru=r62minu-r62minc
errd=r62minc-r62mind
print(r62minc)
print(erru)
print(errd)



dif22cen=abs(r42mub22cen-0.900669)
dif22up=abs(max4222-0.900669)
dif22down=abs(min4222-0.900669)
min22cen_index=162
min22up_index=162
min22down_index=162

print(min22cen_index)
#print(min22up_index)
#print(min22down_index)
r3222cen=r32mub22cen[min22cen_index]
r4222cen=r42mub22cen[min22cen_index]
r6222cen=r62mub22cen[min22cen_index]
r8222cen=r82mub22cen[min22cen_index]
#r3222hcen=r32mub22cen[min22cen_index+int(min22cen_index*deltat)]
#r4222hcen=r42mub22cen[min22cen_index+int(min22cen_index*deltat)]
#r6222hcen=r62mub22cen[min22cen_index+int(min22cen_index*deltat)]
#r8222hcen=r82mub22cen[min22cen_index+int(min22cen_index*deltat)]
r3222hcen=r32mub22cen[Tcen[0]]
r4222hcen=r42mub22cen[Tcen[0]]
r6222hcen=r62mub22cen[Tcen[0]]
r8222hcen=r82mub22cen[Tcen[0]]


r32=[max22[min22up_index],max22[min22down_index],min22[min22up_index],min22[min22down_index]]
#r32h=[max22[min22up_index+int(min22up_index*deltat)],max22[min22down_index+int(min22down_index*deltat)],min22[min22up_index+int(min22up_index*deltat)],min22[min22down_index+int(min22down_index*deltat)]]
r32h=[max22[Tcup[0]],max22[Tcdown[0]],min22[Tcup[0]],min22[Tcdown[0]]]
r3222up=np.max(r32)
r3222down=np.min(r32)
r3222uph=np.max(r32h)
r3222downh=np.min(r32h)

r42=[max4222[min22up_index],max4222[min22down_index],min4222[min22up_index],min4222[min22down_index]]
#r42h=[max4222[min22up_index+int(min22up_index*deltat)],max4222[min22down_index+int(min22down_index*deltat)],min4222[min22up_index+int(min22up_index*deltat)],min4222[min22down_index+int(min22down_index*deltat)]]
r42h=[max4222[Tcup[0]],max4222[Tcdown[0]],min4222[Tcup[0]],min4222[Tcdown[0]]]
r4222up=np.max(r42)
r4222down=np.min(r42)
r4222uph=np.max(r42h)
r4222downh=np.min(r42h)


r62=[max6222[min22up_index],max6222[min22down_index],min6222[min22up_index],min6222[min22down_index]]
#r62h=[max6222[min22up_index+int(min22up_index*deltat)],max6222[min22down_index+int(min22down_index*deltat)],min6222[min22up_index+int(min22up_index*deltat)],min6222[min22down_index+int(min22down_index*deltat)]]
r62h=[max6222[Tcup[0]],max6222[Tcdown[0]],min6222[Tcup[0]],min6222[Tcdown[0]]]
r6222up=np.max(r62)
r6222down=np.min(r62)
r6222uph=np.max(r62h)
r6222downh=np.min(r62h)


r82=[max8222[min22up_index],max8222[min22down_index],min8222[min22up_index],min8222[min22down_index]]
#r82h=[max8222[min22up_index+int(min22up_index*deltat)],max8222[min22down_index+int(min22down_index*deltat)],min8222[min22up_index+int(min22up_index*deltat)],min8222[min22down_index+int(min22down_index*deltat)]]
r82h=[max8222[Tcup[0]],max8222[Tcdown[0]],min8222[Tcup[0]],min8222[Tcdown[0]]]
r8222up=np.max(r82)
r8222down=np.min(r82)
r8222uph=np.max(r82h)
r8222downh=np.min(r82h)


####################################################################################################
chi2mub68cen=np.loadtxt(r'./mub68/cmucen/final/buffer/chi2.dat')
chi3mub68cen=np.loadtxt(r'./mub68/cmucen/final/buffer/chi3.dat')
chi4mub68cen=np.loadtxt(r'./mub68/cmucen/final/buffer/chi4.dat')
chi6mub68cen=np.loadtxt(r'./mub68/cmucen/final/buffer/chi6.dat')
chi8mub68cen=np.loadtxt(r'./mub68/cmucen/final/buffer/chi8.dat')
r32mub68cen=chi3mub68cen/chi2mub68cen
r42mub68cen=chi4mub68cen/chi2mub68cen
r62mub68cen=chi6mub68cen/chi2mub68cen
r82mub68cen=chi8mub68cen/chi2mub68cen
chi2mub68up=np.loadtxt(r'./mub68/cmuup/final/buffer/chi2.dat')
chi3mub68up=np.loadtxt(r'./mub68/cmuup/final/buffer/chi3.dat')
chi4mub68up=np.loadtxt(r'./mub68/cmuup/final/buffer/chi4.dat')
chi6mub68up=np.loadtxt(r'./mub68/cmuup/final/buffer/chi6.dat')
chi8mub68up=np.loadtxt(r'./mub68/cmuup/final/buffer/chi8.dat')
r32mub68up=chi3mub68up/chi2mub68up
r42mub68up=chi4mub68up/chi2mub68up
r62mub68up=chi6mub68up/chi2mub68up
r82mub68up=chi8mub68up/chi2mub68up
chi2mub68down=np.loadtxt(r'./mub68/cmudown/final/buffer/chi2.dat')
chi3mub68down=np.loadtxt(r'./mub68/cmudown/final/buffer/chi3.dat')
chi4mub68down=np.loadtxt(r'./mub68/cmudown/final/buffer/chi4.dat')
chi6mub68down=np.loadtxt(r'./mub68/cmudown/final/buffer/chi6.dat')
chi8mub68down=np.loadtxt(r'./mub68/cmudown/final/buffer/chi8.dat')
r32mub68down=chi3mub68down/chi2mub68down
r42mub68down=chi4mub68down/chi2mub68down
r62mub68down=chi6mub68down/chi2mub68down
r82mub68down=chi8mub68down/chi2mub68down
r3268=np.zeros((300,20))
r4268=np.zeros((300,20))
r6268=np.zeros((300,20))
r8268=np.zeros((300,20))
for t in range(0,20):
    if t<10:
       r3268[:,t]=spline(T/ct[t],r32mub68up,xsame)
    else:
       r3268[:,t]=spline(T/ct[t-10],r32mub68down,xsame)


for num in range(1,20):
    if num==1:
       max68=np.maximum(r3268[:,num-1],r3268[:,num])
       min68=np.minimum(r3268[:,num-1],r3268[:,num])
    else:
       max68=np.maximum(max68,r3268[:,num])
       min68=np.minimum(min68,r3268[:,num])

for t in range(0,20):
    if t<10:
       r4268[:,t]=spline(T/ct[t],r42mub68up,xsame)
    else:
       r4268[:,t]=spline(T/ct[t-10],r42mub68down,xsame)


for num in range(1,20):
    if num==1:
       max4268=np.maximum(r4268[:,num-1],r4268[:,num])
       min4268=np.minimum(r4268[:,num-1],r4268[:,num])
    else:
       max4268=np.maximum(max4268,r4268[:,num])
       min4268=np.minimum(min4268,r4268[:,num])

for t in range(0,20):
    if t<10:
       r6268[:,t]=spline(T/ct[t],r62mub68up,xsame)
    else:
       r6268[:,t]=spline(T/ct[t-10],r62mub68down,xsame)


for num in range(1,20):
    if num==1:
       max6268=np.maximum(r6268[:,num-1],r6268[:,num])
       min6268=np.minimum(r6268[:,num-1],r6268[:,num])
    else:
       max6268=np.maximum(max6268,r6268[:,num])
       min6268=np.minimum(min6268,r6268[:,num])

for t in range(0,20):
    if t<10:
       r8268[:,t]=spline(T/ct[t],r82mub68up,xsame)
    else:
       r8268[:,t]=spline(T/ct[t-10],r82mub68down,xsame)


for num in range(1,20):
    if num==1:
       max8268=np.maximum(r8268[:,num-1],r8268[:,num])
       min8268=np.minimum(r8268[:,num-1],r8268[:,num])
    else:
       max8268=np.maximum(max8268,r8268[:,num])
       min8268=np.minimum(min8268,r8268[:,num])

r32mub68cen=spline(T/ctcen,r32mub68cen,xsame)*c
max68=max68*c
min68=min68*c
r42mub68cen=spline(T/ctcen,r42mub68cen,xsame)
r62mub68cen=spline(T/ctcen,r62mub68cen,xsame)
r82mub68cen=spline(T/ctcen,r82mub68cen,xsame)

dif68cen=abs(r42mub68cen-0.792955)
dif68up=abs(max4268-0.792955)
dif68down=abs(min4268-0.792955)
min68cen_index=163
min68up_index=163
min68down_index=163
print(min68cen_index)
#print(min68up_index)
#print(min68down_index)
r3268cen=r32mub68cen[min68cen_index]
#r3268hcen=r32mub68cen[min68cen_index+int(min68cen_index*deltat)]
r3268hcen=r32mub68cen[Tcen[1]]
r32=[max68[min68up_index],max68[min68down_index],min68[min68up_index],min68[min68down_index]]
#r32h=[max68[min68up_index+int(min68up_index*deltat)],max68[min68down_index+int(min68down_index*deltat)],min68[min68up_index+int(min68up_index*deltat)],min68[min68down_index+int(min68down_index*deltat)]]
r32h=[max68[Tcup[1]],max68[Tcdown[1]],min68[Tcup[1]],min68[Tcdown[1]]]
r3268up=np.max(r32)
r3268down=np.min(r32)
r3268uph=np.max(r32h)
r3268downh=np.min(r32h)

r4268cen=r42mub68cen[min68cen_index]
r6268cen=r62mub68cen[min68cen_index]
#r4268hcen=r42mub68cen[min68cen_index+int(min68cen_index*deltat)]
#r6268hcen=r62mub68cen[min68cen_index+int(min68cen_index*deltat)]
r4268hcen=r42mub68cen[Tcen[1]]
r6268hcen=r62mub68cen[Tcen[1]]
r42=[max4268[min68up_index],max4268[min68down_index],min4268[min68up_index],min4268[min68down_index]]
#r42h=[max4268[min68up_index+int(min68up_index*deltat)],max4268[min68down_index+int(min68down_index*deltat)],min4268[min68up_index+int(min68up_index*deltat)],min4268[min68down_index+int(min68down_index*deltat)]]
r42h=[max4268[Tcup[1]],max4268[Tcdown[1]],min4268[Tcup[1]],min4268[Tcdown[1]]]
r4268up=np.max(r42)
r4268down=np.min(r42)
r4268uph=np.max(r42h)
r4268downh=np.min(r42h)

r62=[max6268[min68up_index],max6268[min68down_index],min6268[min68up_index],min6268[min68down_index]]
#r62h=[max6268[min68up_index+int(min68up_index*deltat)],max6268[min68down_index+int(min68down_index*deltat)],min6268[min68up_index+int(min68up_index*deltat)],min6268[min68down_index+int(min68down_index*deltat)]]
r62h=[max6268[Tcup[1]],max6268[Tcdown[1]],min6268[Tcup[1]],min6268[Tcdown[1]]]
r6268up=np.max(r62)
r6268down=np.min(r62)
r6268uph=np.max(r62h)
r6268downh=np.min(r62h)

r8268cen=r82mub68cen[min68cen_index]
#r8268hcen=r82mub68cen[min68cen_index+int(min68cen_index*deltat)]
r8268hcen=r82mub68cen[Tcen[1]]
r82=[max8268[min68up_index],max8268[min68down_index],min8268[min68up_index],min8268[min68down_index]]
#r82h=[max8268[min68up_index+int(min68up_index*deltat)],max8268[min68down_index+int(min68down_index*deltat)],min8268[min68up_index+int(min68up_index*deltat)],min8268[min68down_index+int(min68down_index*deltat)]]
r82h=[max8268[Tcup[1]],max8268[Tcdown[1]],min8268[Tcup[1]],min8268[Tcdown[1]]]
r8268up=np.max(r82)
r8268down=np.min(r82)
r8268uph=np.max(r82h)
r8268downh=np.min(r82h)

####################################################################################################
chi2mub78cen=np.loadtxt(r'./mub78/cmucen/final/buffer/chi2.dat')
chi3mub78cen=np.loadtxt(r'./mub78/cmucen/final/buffer/chi3.dat')
chi4mub78cen=np.loadtxt(r'./mub78/cmucen/final/buffer/chi4.dat')
chi6mub78cen=np.loadtxt(r'./mub78/cmucen/final/buffer/chi6.dat')
chi8mub78cen=np.loadtxt(r'./mub78/cmucen/final/buffer/chi8.dat')
r32mub78cen=chi3mub78cen/chi2mub78cen
r42mub78cen=chi4mub78cen/chi2mub78cen
r62mub78cen=chi6mub78cen/chi2mub78cen
r82mub78cen=chi8mub78cen/chi2mub78cen
chi2mub78up=np.loadtxt(r'./mub78/cmuup/final/buffer/chi2.dat')
chi3mub78up=np.loadtxt(r'./mub78/cmuup/final/buffer/chi3.dat')
chi4mub78up=np.loadtxt(r'./mub78/cmuup/final/buffer/chi4.dat')
chi6mub78up=np.loadtxt(r'./mub78/cmuup/final/buffer/chi6.dat')
chi8mub78up=np.loadtxt(r'./mub78/cmuup/final/buffer/chi8.dat')
r32mub78up=chi3mub78up/chi2mub78up
r42mub78up=chi4mub78up/chi2mub78up
r62mub78up=chi6mub78up/chi2mub78up
r82mub78up=chi8mub78up/chi2mub78up
chi2mub78down=np.loadtxt(r'./mub78/cmudown/final/buffer/chi2.dat')
chi3mub78down=np.loadtxt(r'./mub78/cmudown/final/buffer/chi3.dat')
chi4mub78down=np.loadtxt(r'./mub78/cmudown/final/buffer/chi4.dat')
chi6mub78down=np.loadtxt(r'./mub78/cmudown/final/buffer/chi6.dat')
chi8mub78down=np.loadtxt(r'./mub78/cmudown/final/buffer/chi8.dat')
r32mub78down=chi3mub78down/chi2mub78down
r42mub78down=chi4mub78down/chi2mub78down
r62mub78down=chi6mub78down/chi2mub78down
r82mub78down=chi8mub78down/chi2mub78down
r3278=np.zeros((300,20))
r4278=np.zeros((300,20))
r6278=np.zeros((300,20))
r8278=np.zeros((300,20))
for t in range(0,20):
    if t<10:
       r3278[:,t]=spline(T/ct[t],r32mub78up,xsame)
    else:
       r3278[:,t]=spline(T/ct[t-10],r32mub78down,xsame)


for num in range(1,20):
    if num==1:
       max78=np.maximum(r3278[:,num-1],r3278[:,num])
       min78=np.minimum(r3278[:,num-1],r3278[:,num])
    else:
       max78=np.maximum(max78,r3278[:,num])
       min78=np.minimum(min78,r3278[:,num])

for t in range(0,20):
    if t<10:
       r4278[:,t]=spline(T/ct[t],r42mub78up,xsame)
    else:
       r4278[:,t]=spline(T/ct[t-10],r42mub78down,xsame)


for num in range(1,20):
    if num==1:
       max4278=np.maximum(r4278[:,num-1],r4278[:,num])
       min4278=np.minimum(r4278[:,num-1],r4278[:,num])
    else:
       max4278=np.maximum(max4278,r4278[:,num])
       min4278=np.minimum(min4278,r4278[:,num])

for t in range(0,20):
    if t<10:
       r6278[:,t]=spline(T/ct[t],r62mub78up,xsame)
    else:
       r6278[:,t]=spline(T/ct[t-10],r62mub78down,xsame)


for num in range(1,20):
    if num==1:
       max6278=np.maximum(r6278[:,num-1],r6278[:,num])
       min6278=np.minimum(r6278[:,num-1],r6278[:,num])
    else:
       max6278=np.maximum(max6278,r6278[:,num])
       min6278=np.minimum(min6278,r6278[:,num])

for t in range(0,20):
    if t<10:
       r8278[:,t]=spline(T/ct[t],r82mub78up,xsame)
    else:
       r8278[:,t]=spline(T/ct[t-10],r82mub78down,xsame)


for num in range(1,20):
    if num==1:
       max8278=np.maximum(r8278[:,num-1],r8278[:,num])
       min8278=np.minimum(r8278[:,num-1],r8278[:,num])
    else:
       max8278=np.maximum(max8278,r8278[:,num])
       min8278=np.minimum(min8278,r8278[:,num])

r32mub78cen=spline(T/ctcen,r32mub78cen,xsame)*c
max78=max78*c
min78=min78*c
r42mub78cen=spline(T/ctcen,r42mub78cen,xsame)
r62mub78cen=spline(T/ctcen,r62mub78cen,xsame)
r82mub78cen=spline(T/ctcen,r82mub78cen,xsame)

dif78cen=abs(r42mub78cen-0.632837)
dif78up=abs(max4278-0.632837)
dif78down=abs(min4278-0.632837)
min78cen_index=163
min78up_index=163
min78down_index=163
print(min78cen_index)
#print(min78up_index)
#print(min78down_index)
r3278cen=r32mub78cen[min78cen_index]
#r3278hcen=r32mub78cen[min78cen_index+int(min78cen_index*deltat)]
r3278hcen=r32mub78cen[Tcen[2]]
r32=[max78[min78up_index],max78[min78down_index],min78[min78up_index],min78[min78down_index]]
#r32h=[max78[min78up_index+int(min78up_index*deltat)],max78[min78down_index+int(min78down_index*deltat)],min78[min78up_index+int(min78up_index*deltat)],min78[min78down_index+int(min78down_index*deltat)]]
r32h=[max78[Tcup[2]],max78[Tcdown[2]],min78[Tcup[2]],min78[Tcdown[2]]]
r3278up=np.max(r32)
r3278down=np.min(r32)
r3278uph=np.max(r32h)
r3278downh=np.min(r32h)

r4278cen=r42mub78cen[min78cen_index]
r6278cen=r62mub78cen[min78cen_index]
#r4278hcen=r42mub78cen[min78cen_index+int(min78cen_index*deltat)]
#r6278hcen=r62mub78cen[min78cen_index+int(min78cen_index*deltat)]
r4278hcen=r42mub78cen[Tcen[2]]
r6278hcen=r62mub78cen[Tcen[2]]
r42=[max4278[min78up_index],max4278[min78down_index],min4278[min78up_index],min4278[min78down_index]]
#r42h=[max4278[min78up_index+int(min78up_index*deltat)],max4278[min78down_index+int(min78down_index*deltat)],min4278[min78up_index+int(min78up_index*deltat)],min4278[min78down_index+int(min78down_index*deltat)]]
r42h=[max4278[Tcup[2]],max4278[Tcdown[2]],min4278[Tcup[2]],min4278[Tcdown[2]]]
r4278up=np.max(r42)
r4278down=np.min(r42)
r4278uph=np.max(r42h)
r4278downh=np.min(r42h)


r6278cen=r62mub78cen[min78cen_index]
#r6278hcen=r62mub78cen[min78cen_index+int(min78cen_index*deltat)]
r6278hcen=r62mub78cen[Tcen[2]]
r62=[max6278[min78up_index],max6278[min78down_index],min6278[min78up_index],min6278[min78down_index]]
#r62h=[max6278[min78up_index+int(min78up_index*deltat)],max6278[min78down_index+int(min78down_index*deltat)],min6278[min78up_index+int(min78up_index*deltat)],min6278[min78down_index+int(min78down_index*deltat)]]
r62h=[max6278[Tcup[2]],max6278[Tcdown[2]],min6278[Tcup[2]],min6278[Tcdown[2]]]
r6278up=np.max(r62)
r6278down=np.min(r62)
r6278uph=np.max(r62h)
r6278downh=np.min(r62h)

r8278cen=r82mub78cen[min78cen_index]
#r8278hcen=r82mub78cen[min78cen_index+int(min78cen_index*deltat)]
r8278hcen=r82mub78cen[Tcen[2]]
r82=[max8278[min78up_index],max8278[min78down_index],min8278[min78up_index],min8278[min78down_index]]
#r82h=[max8278[min78up_index+int(min78up_index*deltat)],max8278[min78down_index+int(min78down_index*deltat)],min8278[min78up_index+int(min78up_index*deltat)],min8278[min78down_index+int(min78down_index*deltat)]]
r82h=[max8278[Tcup[2]],max8278[Tcdown[2]],min8278[Tcup[2]],min8278[Tcdown[2]]]
r8278up=np.max(r82)
r8278down=np.min(r82)
r8278uph=np.max(r82h)
r8278downh=np.min(r82h)

####################################################################################################
chi2mub106cen=np.loadtxt(r'./mub106/cmucen/final/buffer/chi2.dat')
chi3mub106cen=np.loadtxt(r'./mub106/cmucen/final/buffer/chi3.dat')
chi4mub106cen=np.loadtxt(r'./mub106/cmucen/final/buffer/chi4.dat')
chi6mub106cen=np.loadtxt(r'./mub106/cmucen/final/buffer/chi6.dat')
chi8mub106cen=np.loadtxt(r'./mub106/cmucen/final/buffer/chi8.dat')
r32mub106cen=chi3mub106cen/chi2mub106cen
r42mub106cen=chi4mub106cen/chi2mub106cen
r62mub106cen=chi6mub106cen/chi2mub106cen
r82mub106cen=chi8mub106cen/chi2mub106cen
chi2mub106up=np.loadtxt(r'./mub106/cmuup/final/buffer/chi2.dat')
chi3mub106up=np.loadtxt(r'./mub106/cmuup/final/buffer/chi3.dat')
chi4mub106up=np.loadtxt(r'./mub106/cmuup/final/buffer/chi4.dat')
chi6mub106up=np.loadtxt(r'./mub106/cmuup/final/buffer/chi6.dat')
chi8mub106up=np.loadtxt(r'./mub106/cmuup/final/buffer/chi8.dat')
r32mub106up=chi3mub106up/chi2mub106up
r42mub106up=chi4mub106up/chi2mub106up
r62mub106up=chi6mub106up/chi2mub106up
r82mub106up=chi8mub106up/chi2mub106up
chi2mub106down=np.loadtxt(r'./mub106/cmudown/final/buffer/chi2.dat')
chi3mub106down=np.loadtxt(r'./mub106/cmudown/final/buffer/chi3.dat')
chi4mub106down=np.loadtxt(r'./mub106/cmudown/final/buffer/chi4.dat')
chi6mub106down=np.loadtxt(r'./mub106/cmudown/final/buffer/chi6.dat')
chi8mub106down=np.loadtxt(r'./mub106/cmudown/final/buffer/chi8.dat')
r32mub106down=chi3mub106down/chi2mub106down
r42mub106down=chi4mub106down/chi2mub106down
r62mub106down=chi6mub106down/chi2mub106down
r82mub106down=chi8mub106down/chi2mub106down
r32106=np.zeros((300,20))
r42106=np.zeros((300,20))
r62106=np.zeros((300,20))
r82106=np.zeros((300,20))
for t in range(0,20):
    if t<10:
       r32106[:,t]=spline(T/ct[t],r32mub106up,xsame)
    else:
       r32106[:,t]=spline(T/ct[t-10],r32mub106down,xsame)


for num in range(1,20):
    if num==1:
       max106=np.maximum(r32106[:,num-1],r32106[:,num])
       min106=np.minimum(r32106[:,num-1],r32106[:,num])
    else:
       max106=np.maximum(max106,r32106[:,num])
       min106=np.minimum(min106,r32106[:,num])

for t in range(0,20):
    if t<10:
       r42106[:,t]=spline(T/ct[t],r42mub106up,xsame)
    else:
       r42106[:,t]=spline(T/ct[t-10],r42mub106down,xsame)


for num in range(1,20):
    if num==1:
       max42106=np.maximum(r42106[:,num-1],r42106[:,num])
       min42106=np.minimum(r42106[:,num-1],r42106[:,num])
    else:
       max42106=np.maximum(max42106,r42106[:,num])
       min42106=np.minimum(min42106,r42106[:,num])

for t in range(0,20):
    if t<10:
       r62106[:,t]=spline(T/ct[t],r62mub106up,xsame)
    else:
       r62106[:,t]=spline(T/ct[t-10],r62mub106down,xsame)


for num in range(1,20):
    if num==1:
       max62106=np.maximum(r62106[:,num-1],r62106[:,num])
       min62106=np.minimum(r62106[:,num-1],r62106[:,num])
    else:
       max62106=np.maximum(max62106,r62106[:,num])
       min62106=np.minimum(min62106,r62106[:,num])

for t in range(0,20):
    if t<10:
       r82106[:,t]=spline(T/ct[t],r82mub106up,xsame)
    else:
       r82106[:,t]=spline(T/ct[t-10],r82mub106down,xsame)


for num in range(1,20):
    if num==1:
       max82106=np.maximum(r82106[:,num-1],r82106[:,num])
       min82106=np.minimum(r82106[:,num-1],r82106[:,num])
    else:
       max82106=np.maximum(max82106,r82106[:,num])
       min82106=np.minimum(min82106,r82106[:,num])

r32mub106cen=spline(T/ctcen,r32mub106cen,xsame)*c
max106=max106*c
min106=min106*c
r42mub106cen=spline(T/ctcen,r42mub106cen,xsame)
r62mub106cen=spline(T/ctcen,r62mub106cen,xsame)
r82mub106cen=spline(T/ctcen,r82mub106cen,xsame)

dif106cen=abs(r42mub106cen-0.739693)
dif106up=abs(max42106-0.739693)
dif106down=abs(min42106-0.739693)
min106cen_index=161
min106up_index=161
min106down_index=161
print(min106cen_index)
#print(min106up_index)
#print(min106down_index)
r32106cen=r32mub106cen[min106cen_index]
#r32106hcen=r32mub106cen[min106cen_index+int(min106cen_index*deltat)]
r32106hcen=r32mub106cen[Tcen[3]]
r32=[max106[min106up_index],max106[min106down_index],min106[min106up_index],min106[min106down_index]]
#r32h=[max106[min106up_index+int(min106up_index*deltat)],max106[min106down_index+int(min106down_index*deltat)],min106[min106up_index+int(min106up_index*deltat)],min106[min106down_index+int(min106down_index*deltat)]]
r32h=[max106[Tcup[3]],max106[Tcdown[3]],min106[Tcup[3]],min106[Tcdown[3]]]
r32106up=np.max(r32)
r32106down=np.min(r32)
r32106uph=np.max(r32h)
r32106downh=np.min(r32h)

r42106cen=r42mub106cen[min106cen_index]
r62106cen=r62mub106cen[min106cen_index]
#r42106hcen=r42mub106cen[min106cen_index+int(min106cen_index*deltat)]
#r62106hcen=r62mub106cen[min106cen_index+int(min106cen_index*deltat)]
r42106hcen=r42mub106cen[Tcen[3]]
r62106hcen=r62mub106cen[Tcen[3]]
r42=[max42106[min106up_index],max42106[min106down_index],min42106[min106up_index],min42106[min106down_index]]
#r42h=[max42106[min106up_index+int(min106up_index*deltat)],max42106[min106down_index+int(min106down_index*deltat)],min42106[min106up_index+int(min106up_index*deltat)],min42106[min106down_index+int(min106down_index*deltat)]]
r42h=[max42106[Tcup[3]],max42106[Tcdown[3]],min42106[Tcup[3]],min42106[Tcdown[3]]]
r42106up=np.max(r42)
r42106down=np.min(r42)
r42106uph=np.max(r42h)
r42106downh=np.min(r42h)

r62=[max62106[min106up_index],max62106[min106down_index],min62106[min106up_index],min62106[min106down_index]]
#r62h=[max62106[min106up_index+int(min106up_index*deltat)],max62106[min106down_index+int(min106down_index*deltat)],min62106[min106up_index+int(min106up_index*deltat)],min62106[min106down_index+int(min106down_index*deltat)]]
r62h=[max62106[Tcup[3]],max62106[Tcdown[3]],min62106[Tcup[3]],min62106[Tcdown[3]]]
r62106up=np.max(r62)
r62106down=np.min(r62)
r62106uph=np.max(r62h)
r62106downh=np.min(r62h)

r82106cen=r82mub106cen[min106cen_index]
#r82106hcen=r82mub106cen[min106cen_index+int(min106cen_index*deltat)]
r82106hcen=r82mub106cen[Tcen[3]]
r82=[max82106[min106up_index],max82106[min106down_index],min82106[min106up_index],min82106[min106down_index]]
#r82h=[max82106[min106up_index+int(min106up_index*deltat)],max82106[min106down_index+int(min106down_index*deltat)],min82106[min106up_index+int(min106up_index*deltat)],min82106[min106down_index+int(min106down_index*deltat)]]
r82h=[max82106[Tcup[3]],max82106[Tcdown[3]],min82106[Tcup[3]],min82106[Tcdown[3]]]
r82106up=np.max(r82)
r82106down=np.min(r82)
r82106uph=np.max(r82h)
r82106downh=np.min(r82h)


####################################################################################################
chi2mub148cen=np.loadtxt(r'./mub148/cmucen/final/buffer/chi2.dat')
chi3mub148cen=np.loadtxt(r'./mub148/cmucen/final/buffer/chi3.dat')
chi4mub148cen=np.loadtxt(r'./mub148/cmucen/final/buffer/chi4.dat')
chi6mub148cen=np.loadtxt(r'./mub148/cmucen/final/buffer/chi6.dat')
chi8mub148cen=np.loadtxt(r'./mub148/cmucen/final/buffer/chi8.dat')
r32mub148cen=chi3mub148cen/chi2mub148cen
r42mub148cen=chi4mub148cen/chi2mub148cen
r62mub148cen=chi6mub148cen/chi2mub148cen
r82mub148cen=chi8mub148cen/chi2mub148cen
chi2mub148up=np.loadtxt(r'./mub148/cmuup/final/buffer/chi2.dat')
chi3mub148up=np.loadtxt(r'./mub148/cmuup/final/buffer/chi3.dat')
chi4mub148up=np.loadtxt(r'./mub148/cmuup/final/buffer/chi4.dat')
chi6mub148up=np.loadtxt(r'./mub148/cmuup/final/buffer/chi6.dat')
chi8mub148up=np.loadtxt(r'./mub148/cmuup/final/buffer/chi8.dat')
r32mub148up=chi3mub148up/chi2mub148up
r42mub148up=chi4mub148up/chi2mub148up
r62mub148up=chi6mub148up/chi2mub148up
r82mub148up=chi8mub148up/chi2mub148up
chi2mub148down=np.loadtxt(r'./mub148/cmudown/final/buffer/chi2.dat')
chi3mub148down=np.loadtxt(r'./mub148/cmudown/final/buffer/chi3.dat')
chi4mub148down=np.loadtxt(r'./mub148/cmudown/final/buffer/chi4.dat')
chi6mub148down=np.loadtxt(r'./mub148/cmudown/final/buffer/chi6.dat')
chi8mub148down=np.loadtxt(r'./mub148/cmudown/final/buffer/chi8.dat')
r32mub148down=chi3mub148down/chi2mub148down
r42mub148down=chi4mub148down/chi2mub148down
r62mub148down=chi6mub148down/chi2mub148down
r82mub148down=chi8mub148down/chi2mub148down
r32148=np.zeros((300,20))
r42148=np.zeros((300,20))
r62148=np.zeros((300,20))
r82148=np.zeros((300,20))
for t in range(0,20):
    if t<10:
       r32148[:,t]=spline(T/ct[t],r32mub148up,xsame)
    else:
       r32148[:,t]=spline(T/ct[t-10],r32mub148down,xsame)


for num in range(1,20):
    if num==1:
       max148=np.maximum(r32148[:,num-1],r32148[:,num])
       min148=np.minimum(r32148[:,num-1],r32148[:,num])
    else:
       max148=np.maximum(max148,r32148[:,num])
       min148=np.minimum(min148,r32148[:,num])

for t in range(0,20):
    if t<10:
       r42148[:,t]=spline(T/ct[t],r42mub148up,xsame)
    else:
       r42148[:,t]=spline(T/ct[t-10],r42mub148down,xsame)


for num in range(1,20):
    if num==1:
       max42148=np.maximum(r42148[:,num-1],r42148[:,num])
       min42148=np.minimum(r42148[:,num-1],r42148[:,num])
    else:
       max42148=np.maximum(max42148,r42148[:,num])
       min42148=np.minimum(min42148,r42148[:,num])

for t in range(0,20):
    if t<10:
       r62148[:,t]=spline(T/ct[t],r62mub148up,xsame)
    else:
       r62148[:,t]=spline(T/ct[t-10],r62mub148down,xsame)


for num in range(1,20):
    if num==1:
       max62148=np.maximum(r62148[:,num-1],r62148[:,num])
       min62148=np.minimum(r62148[:,num-1],r62148[:,num])
    else:
       max62148=np.maximum(max62148,r62148[:,num])
       min62148=np.minimum(min62148,r62148[:,num])

for t in range(0,20):
    if t<10:
       r82148[:,t]=spline(T/ct[t],r82mub148up,xsame)
    else:
       r82148[:,t]=spline(T/ct[t-10],r82mub148down,xsame)


for num in range(1,20):
    if num==1:
       max82148=np.maximum(r82148[:,num-1],r82148[:,num])
       min82148=np.minimum(r82148[:,num-1],r82148[:,num])
    else:
       max82148=np.maximum(max82148,r82148[:,num])
       min82148=np.minimum(min82148,r82148[:,num])

r32mub148cen=spline(T/ctcen,r32mub148cen,xsame)*c
max148=max148*c
min148=min148*c
r42mub148cen=spline(T/ctcen,r42mub148cen,xsame)
r62mub148cen=spline(T/ctcen,r62mub148cen,xsame)
r82mub148cen=spline(T/ctcen,r82mub148cen,xsame)

dif148cen=abs(r42mub148cen-0.196254)
dif148up=abs(max42148-0.196254)
dif148down=abs(min42148-0.196254)
min148cen_index=159
min148up_index=159
min148down_index=159
print(min148cen_index)
#print(min148up_index)
#print(min148down_index)
r32148cen=r32mub148cen[min148cen_index]
#r32148hcen=r32mub148cen[min148cen_index+int(min148cen_index*deltat)]
r32148hcen=r32mub148cen[Tcen[4]]
r32=[max148[min148up_index],max148[min148down_index],min148[min148up_index],min148[min148down_index]]
#r32h=[max148[min148up_index+int(min148up_index*deltat)],max148[min148down_index+int(min148down_index*deltat)],min148[min148up_index+int(min148up_index*deltat)],min148[min148down_index+int(min148down_index*deltat)]]
r32h=[max148[Tcup[4]],max148[Tcdown[4]],min148[Tcup[4]],min148[Tcdown[4]]]
r32148up=np.max(r32)
r32148down=np.min(r32)
r32148uph=np.max(r32h)
r32148downh=np.min(r32h)

r42148cen=r42mub148cen[min148cen_index]
r62148cen=r62mub148cen[min148cen_index]
#r42148hcen=r42mub148cen[min148cen_index+int(min148cen_index*deltat)]
#r62148hcen=r62mub148cen[min148cen_index+int(min148cen_index*deltat)]
r42148hcen=r42mub148cen[Tcen[4]]
r62148hcen=r62mub148cen[Tcen[4]]
r42=[max42148[min148up_index],max42148[min148down_index],min42148[min148up_index],min42148[min148down_index]]
#r42h=[max42148[min148up_index+int(min148up_index*deltat)],max42148[min148down_index+int(min148down_index*deltat)],min42148[min148up_index+int(min148up_index*deltat)],min42148[min148down_index+int(min148down_index*deltat)]]
r42h=[max42148[Tcup[4]],max42148[Tcdown[4]],min42148[Tcup[4]],min42148[Tcdown[4]]]
r42148up=np.max(r42)
r42148down=np.min(r42)
r42148uph=np.max(r42h)
r42148downh=np.min(r42h)

r62=[max62148[min148up_index],max62148[min148down_index],min62148[min148up_index],min62148[min148down_index]]
#r62h=[max62148[min148up_index+int(min148up_index*deltat)],max62148[min148down_index+int(min148down_index*deltat)],min62148[min148up_index+int(min148up_index*deltat)],min62148[min148down_index+int(min148down_index*deltat)]]
r62h=[max62148[Tcup[4]],max62148[Tcdown[4]],min62148[Tcup[4]],min62148[Tcdown[4]]]
r62148up=np.max(r62)
r62148down=np.min(r62)
r62148uph=np.max(r62h)
r62148downh=np.min(r62h)

r82148cen=r82mub148cen[min148cen_index]
#r82148hcen=r82mub148cen[min148cen_index+int(min148cen_index*deltat)]
r82148hcen=r82mub148cen[Tcen[4]]
r82=[max82148[min148up_index],max82148[min148down_index],min82148[min148up_index],min82148[min148down_index]]
#r82h=[max82148[min148up_index+int(min148up_index*deltat)],max82148[min148down_index+int(min148down_index*deltat)],min82148[min148up_index+int(min148up_index*deltat)],min82148[min148down_index+int(min148down_index*deltat)]]
r82h=[max82148[Tcup[4]],max82148[Tcdown[4]],min82148[Tcup[4]],min82148[Tcdown[4]]]
r82148up=np.max(r82)
r82148down=np.min(r82)
r82148uph=np.max(r82h)
r82148downh=np.min(r82h)

####################################################################################################
chi2mub196cen=np.loadtxt(r'./mub196/cmucen/final/buffer/chi2.dat')
chi3mub196cen=np.loadtxt(r'./mub196/cmucen/final/buffer/chi3.dat')
chi4mub196cen=np.loadtxt(r'./mub196/cmucen/final/buffer/chi4.dat')
chi6mub196cen=np.loadtxt(r'./mub196/cmucen/final/buffer/chi6.dat')
chi8mub196cen=np.loadtxt(r'./mub196/cmucen/final/buffer/chi8.dat')
r32mub196cen=chi3mub196cen/chi2mub196cen
r42mub196cen=chi4mub196cen/chi2mub196cen
r62mub196cen=chi6mub196cen/chi2mub196cen
r82mub196cen=chi8mub196cen/chi2mub196cen
chi2mub196up=np.loadtxt(r'./mub196/cmuup/final/buffer/chi2.dat')
chi3mub196up=np.loadtxt(r'./mub196/cmuup/final/buffer/chi3.dat')
chi4mub196up=np.loadtxt(r'./mub196/cmuup/final/buffer/chi4.dat')
chi6mub196up=np.loadtxt(r'./mub196/cmuup/final/buffer/chi6.dat')
chi8mub196up=np.loadtxt(r'./mub196/cmuup/final/buffer/chi8.dat')
r32mub196up=chi3mub196up/chi2mub196up
r42mub196up=chi4mub196up/chi2mub196up
r62mub196up=chi6mub196up/chi2mub196up
r82mub196up=chi8mub196up/chi2mub196up
chi2mub196up1=np.loadtxt(r'./mub196/cmuup1/final/buffer/chi2.dat')
chi3mub196up1=np.loadtxt(r'./mub196/cmuup1/final/buffer/chi3.dat')
chi4mub196up1=np.loadtxt(r'./mub196/cmuup1/final/buffer/chi4.dat')
chi6mub196up1=np.loadtxt(r'./mub196/cmuup1/final/buffer/chi6.dat')
chi8mub196up1=np.loadtxt(r'./mub196/cmuup1/final/buffer/chi8.dat')
r32mub196up1=chi3mub196up1/chi2mub196up1
r42mub196up1=chi4mub196up1/chi2mub196up1
r62mub196up1=chi6mub196up1/chi2mub196up1
r82mub196up1=chi8mub196up1/chi2mub196up1
chi2mub196up2=np.loadtxt(r'./mub196/cmuup2/final/buffer/chi2.dat')
chi3mub196up2=np.loadtxt(r'./mub196/cmuup2/final/buffer/chi3.dat')
chi4mub196up2=np.loadtxt(r'./mub196/cmuup2/final/buffer/chi4.dat')
chi6mub196up2=np.loadtxt(r'./mub196/cmuup2/final/buffer/chi6.dat')
chi8mub196up2=np.loadtxt(r'./mub196/cmuup2/final/buffer/chi8.dat')
r32mub196up2=chi3mub196up2/chi2mub196up2
r42mub196up2=chi4mub196up2/chi2mub196up2
r62mub196up2=chi6mub196up2/chi2mub196up2
r82mub196up2=chi8mub196up2/chi2mub196up2
chi2mub196up3=np.loadtxt(r'./mub196/cmuup3/final/buffer/chi2.dat')
chi3mub196up3=np.loadtxt(r'./mub196/cmuup3/final/buffer/chi3.dat')
chi4mub196up3=np.loadtxt(r'./mub196/cmuup3/final/buffer/chi4.dat')
chi6mub196up3=np.loadtxt(r'./mub196/cmuup3/final/buffer/chi6.dat')
chi8mub196up3=np.loadtxt(r'./mub196/cmuup3/final/buffer/chi8.dat')
r32mub196up3=chi3mub196up3/chi2mub196up3
r42mub196up3=chi4mub196up3/chi2mub196up3
r62mub196up3=chi6mub196up3/chi2mub196up3
r82mub196up3=chi8mub196up3/chi2mub196up3
chi2mub196up4=np.loadtxt(r'./mub196/cmuup4/final/buffer/chi2.dat')
chi3mub196up4=np.loadtxt(r'./mub196/cmuup4/final/buffer/chi3.dat')
chi4mub196up4=np.loadtxt(r'./mub196/cmuup4/final/buffer/chi4.dat')
chi6mub196up4=np.loadtxt(r'./mub196/cmuup4/final/buffer/chi6.dat')
chi8mub196up4=np.loadtxt(r'./mub196/cmuup4/final/buffer/chi8.dat')
r32mub196up4=chi3mub196up4/chi2mub196up4
r42mub196up4=chi4mub196up4/chi2mub196up4
r62mub196up4=chi6mub196up4/chi2mub196up4
r82mub196up4=chi8mub196up4/chi2mub196up4
chi2mub196down=np.loadtxt(r'./mub196/cmudown/final/buffer/chi2.dat')
chi3mub196down=np.loadtxt(r'./mub196/cmudown/final/buffer/chi3.dat')
chi4mub196down=np.loadtxt(r'./mub196/cmudown/final/buffer/chi4.dat')
chi6mub196down=np.loadtxt(r'./mub196/cmudown/final/buffer/chi6.dat')
chi8mub196down=np.loadtxt(r'./mub196/cmudown/final/buffer/chi8.dat')
r32mub196down=chi3mub196down/chi2mub196down
r42mub196down=chi4mub196down/chi2mub196down
r62mub196down=chi6mub196down/chi2mub196down
r82mub196down=chi8mub196down/chi2mub196down
chi2mub196down1=np.loadtxt(r'./mub196/cmudown1/final/buffer/chi2.dat')
chi3mub196down1=np.loadtxt(r'./mub196/cmudown1/final/buffer/chi3.dat')
chi4mub196down1=np.loadtxt(r'./mub196/cmudown1/final/buffer/chi4.dat')
chi6mub196down1=np.loadtxt(r'./mub196/cmudown1/final/buffer/chi6.dat')
chi8mub196down1=np.loadtxt(r'./mub196/cmudown1/final/buffer/chi8.dat')
r32mub196down1=chi3mub196down1/chi2mub196down1
r42mub196down1=chi4mub196down1/chi2mub196down1
r62mub196down1=chi6mub196down1/chi2mub196down1
r82mub196down1=chi8mub196down1/chi2mub196down1
chi2mub196down2=np.loadtxt(r'./mub196/cmudown2/final/buffer/chi2.dat')
chi3mub196down2=np.loadtxt(r'./mub196/cmudown2/final/buffer/chi3.dat')
chi4mub196down2=np.loadtxt(r'./mub196/cmudown2/final/buffer/chi4.dat')
chi6mub196down2=np.loadtxt(r'./mub196/cmudown2/final/buffer/chi6.dat')
chi8mub196down2=np.loadtxt(r'./mub196/cmudown2/final/buffer/chi8.dat')
r32mub196down2=chi3mub196down2/chi2mub196down2
r42mub196down2=chi4mub196down2/chi2mub196down2
r62mub196down2=chi6mub196down2/chi2mub196down2
r82mub196down2=chi8mub196down2/chi2mub196down2
chi2mub196down3=np.loadtxt(r'./mub196/cmudown3/final/buffer/chi2.dat')
chi3mub196down3=np.loadtxt(r'./mub196/cmudown3/final/buffer/chi3.dat')
chi4mub196down3=np.loadtxt(r'./mub196/cmudown3/final/buffer/chi4.dat')
chi6mub196down3=np.loadtxt(r'./mub196/cmudown3/final/buffer/chi6.dat')
chi8mub196down3=np.loadtxt(r'./mub196/cmudown3/final/buffer/chi8.dat')
r32mub196down3=chi3mub196down3/chi2mub196down3
r42mub196down3=chi4mub196down3/chi2mub196down3
r62mub196down3=chi6mub196down3/chi2mub196down3
r82mub196down3=chi8mub196down3/chi2mub196down3
chi2mub196down4=np.loadtxt(r'./mub196/cmudown4/final/buffer/chi2.dat')
chi3mub196down4=np.loadtxt(r'./mub196/cmudown4/final/buffer/chi3.dat')
chi4mub196down4=np.loadtxt(r'./mub196/cmudown4/final/buffer/chi4.dat')
chi6mub196down4=np.loadtxt(r'./mub196/cmudown4/final/buffer/chi6.dat')
chi8mub196down4=np.loadtxt(r'./mub196/cmudown4/final/buffer/chi8.dat')
r32mub196down4=chi3mub196down4/chi2mub196down4
r42mub196down4=chi4mub196down4/chi2mub196down4
r62mub196down4=chi6mub196down4/chi2mub196down4
r82mub196down4=chi8mub196down4/chi2mub196down4
r32196=np.zeros((300,100))
r42196=np.zeros((300,100))
r62196=np.zeros((300,100))
r82196=np.zeros((300,100))
for t in range(0,100):
    if t<10:
       r32196[:,t]=spline(T/ct[t],r32mub196up,xsame)
    else:
       if t>=10 and t<20:
          r32196[:,t]=spline(T/ct[t-10],r32mub196up1,xsame)
       else:
          if t>=20 and t<30:
             r32196[:,t]=spline(T/ct[t-20],r32mub196up2,xsame)
          else: 
             if t>=30 and t<40:
                r32196[:,t]=spline(T/ct[t-30],r32mub196up3,xsame)
             else: 
                if t>=40 and t<50:
                   r32196[:,t]=spline(T/ct[t-40],r32mub196up4,xsame)
                else:
                   if t>=50 and t<60:
                      r32196[:,t]=spline(T/ct[t-50],r32mub196down,xsame)
                   else: 
                      if t>=60 and t<70:
                         r32196[:,t]=spline(T/ct[t-60],r32mub196down1,xsame)
                      else:
                         if t>=70 and t<80:
                            r32196[:,t]=spline(T/ct[t-70],r32mub196down2,xsame)
                         else: 
                            if t>=80 and t<90:
                               r32196[:,t]=spline(T/ct[t-80],r32mub196down3,xsame)
                            else:
                                r32196[:,t]=spline(T/ct[t-90],r32mub196down4,xsame)

for t in range(0,100):
    if t<10:
       r42196[:,t]=spline(T/ct[t],r42mub196up,xsame)
    else:
       if t>=10 and t<20:
          r42196[:,t]=spline(T/ct[t-10],r42mub196up1,xsame)
       else:
          if t>=20 and t<30:
             r42196[:,t]=spline(T/ct[t-20],r42mub196up2,xsame)
          else: 
             if t>=30 and t<40:
                r42196[:,t]=spline(T/ct[t-30],r42mub196up3,xsame)
             else: 
                if t>=40 and t<50:
                   r42196[:,t]=spline(T/ct[t-40],r42mub196up4,xsame)
                else:
                   if t>=50 and t<60:
                      r42196[:,t]=spline(T/ct[t-50],r42mub196down,xsame)
                   else: 
                      if t>=60 and t<70:
                         r42196[:,t]=spline(T/ct[t-60],r42mub196down1,xsame)
                      else:
                         if t>=70 and t<80:
                            r42196[:,t]=spline(T/ct[t-70],r42mub196down2,xsame)
                         else: 
                            if t>=80 and t<90:
                               r42196[:,t]=spline(T/ct[t-80],r42mub196down3,xsame)
                            else:
                                r42196[:,t]=spline(T/ct[t-90],r42mub196down4,xsame)

for t in range(0,100):
    if t<10:
       r62196[:,t]=spline(T/ct[t],r62mub196up,xsame)
    else:
       if t>=10 and t<20:
          r62196[:,t]=spline(T/ct[t-10],r62mub196up1,xsame)
       else:
          if t>=20 and t<30:
             r62196[:,t]=spline(T/ct[t-20],r62mub196up2,xsame)
          else: 
             if t>=30 and t<40:
                r62196[:,t]=spline(T/ct[t-30],r62mub196up3,xsame)
             else: 
                if t>=40 and t<50:
                   r62196[:,t]=spline(T/ct[t-40],r62mub196up4,xsame)
                else:
                   if t>=50 and t<60:
                      r62196[:,t]=spline(T/ct[t-50],r62mub196down,xsame)
                   else: 
                      if t>=60 and t<70:
                         r62196[:,t]=spline(T/ct[t-60],r62mub196down1,xsame)
                      else:
                         if t>=70 and t<80:
                            r62196[:,t]=spline(T/ct[t-70],r62mub196down2,xsame)
                         else: 
                            if t>=80 and t<90:
                               r62196[:,t]=spline(T/ct[t-80],r62mub196down3,xsame)
                            else:
                                r62196[:,t]=spline(T/ct[t-90],r62mub196down4,xsame)

for t in range(0,100):
    if t<10:
       r82196[:,t]=spline(T/ct[t],r82mub196up,xsame)
    else:
       if t>=10 and t<20:
          r82196[:,t]=spline(T/ct[t-10],r82mub196up1,xsame)
       else:
          if t>=20 and t<30:
             r82196[:,t]=spline(T/ct[t-20],r82mub196up2,xsame)
          else: 
             if t>=30 and t<40:
                r82196[:,t]=spline(T/ct[t-30],r82mub196up3,xsame)
             else: 
                if t>=40 and t<50:
                   r82196[:,t]=spline(T/ct[t-40],r82mub196up4,xsame)
                else:
                   if t>=50 and t<60:
                      r82196[:,t]=spline(T/ct[t-50],r82mub196down,xsame)
                   else: 
                      if t>=60 and t<70:
                         r82196[:,t]=spline(T/ct[t-60],r82mub196down1,xsame)
                      else:
                         if t>=70 and t<80:
                            r82196[:,t]=spline(T/ct[t-70],r82mub196down2,xsame)
                         else: 
                            if t>=80 and t<90:
                               r82196[:,t]=spline(T/ct[t-80],r82mub196down3,xsame)
                            else:
                                r82196[:,t]=spline(T/ct[t-90],r82mub196down4,xsame)


for num in range(1,100):
    if num==1:
       max196=np.maximum(r32196[:,num-1],r32196[:,num])
       min196=np.minimum(r32196[:,num-1],r32196[:,num])
    else:
       max196=np.maximum(max196,r32196[:,num])
       min196=np.minimum(min196,r32196[:,num])

for num in range(1,100):
    if num==1:
       max42196=np.maximum(r42196[:,num-1],r42196[:,num])
       min42196=np.minimum(r42196[:,num-1],r42196[:,num])
    else:
       max42196=np.maximum(max42196,r42196[:,num])
       min42196=np.minimum(min42196,r42196[:,num])

for num in range(1,100):
    if num==1:
       max62196=np.maximum(r62196[:,num-1],r62196[:,num])
       min62196=np.minimum(r62196[:,num-1],r62196[:,num])
    else:
       max62196=np.maximum(max62196,r62196[:,num])
       min62196=np.minimum(min62196,r62196[:,num])

for num in range(1,100):
    if num==1:
       max82196=np.maximum(r82196[:,num-1],r82196[:,num])
       min82196=np.minimum(r82196[:,num-1],r82196[:,num])
    else:
       max82196=np.maximum(max82196,r82196[:,num])
       min82196=np.minimum(min82196,r82196[:,num])

r32mub196cen=spline(T/ctcen,r32mub196cen,xsame)*c
max196=max196*c
min196=min196*c
r42mub196cen=spline(T/ctcen,r42mub196cen,xsame)
r62mub196cen=spline(T/ctcen,r62mub196cen,xsame)
r82mub196cen=spline(T/ctcen,r82mub196cen,xsame)

dif196cen=abs(r42mub196cen-0.140553)
dif196up=abs(max42196-0.140553)
dif196down=abs(min42196-0.140553)
min196cen_index=156
min196up_index=156
min196down_index=156
print(min196cen_index)
#print(min196up_index)
#print(min196down_index)
r32196cen=r32mub196cen[min196cen_index]
#r32196hcen=r32mub196cen[min196cen_index+int(min196cen_index*deltat)]
r32196hcen=r32mub196cen[Tcen[5]]
r32=[max196[min196up_index],max196[min196down_index],min196[min196up_index],min196[min196down_index]]
#r32h=[max196[min196up_index+int(min196up_index*deltat)],max196[min196down_index+int(min196down_index*deltat)],min196[min196up_index+int(min196up_index*deltat)],min196[min196down_index+int(min196down_index*deltat)]]
r32h=[max196[Tcup[5]],max196[Tcdown[5]],min196[Tcup[5]],min196[Tcdown[5]]]
r32196up=np.max(r32)
r32196down=np.min(r32)
r32196uph=np.max(r32h)
r32196downh=np.min(r32h)

r42196cen=r42mub196cen[min196cen_index]
r62196cen=r62mub196cen[min196cen_index]
#r42196hcen=r42mub196cen[min196cen_index+int(min196cen_index*deltat)]
#r62196hcen=r62mub196cen[min196cen_index+int(min196cen_index*deltat)]
r42196hcen=r42mub196cen[Tcen[5]]
r62196hcen=r62mub196cen[Tcen[5]]
r42=[max42196[min196up_index],max42196[min196down_index],min42196[min196up_index],min42196[min196down_index]]
#r42h=[max42196[min196up_index+int(min196up_index*deltat)],max42196[min196down_index+int(min196down_index*deltat)],min42196[min196up_index+int(min196up_index*deltat)],min42196[min196down_index+int(min196down_index*deltat)]]
r42h=[max42196[Tcup[5]],max42196[Tcdown[5]],min42196[Tcup[5]],min42196[Tcdown[5]]]
r42196up=np.max(r42)
r42196down=np.min(r42)
r42196uph=np.max(r42h)
r42196downh=np.min(r42h)

r62=[max62196[min196up_index],max62196[min196down_index],min62196[min196up_index],min62196[min196down_index]]
#r62h=[max62196[min196up_index+int(min196up_index*deltat)],max62196[min196down_index+int(min196down_index*deltat)],min62196[min196up_index+int(min196up_index*deltat)],min62196[min196down_index+int(min196down_index*deltat)]]
r62h=[max62196[Tcup[5]],max62196[Tcdown[5]],min62196[Tcup[5]],min62196[Tcdown[5]]]
r62196up=np.max(r62)
r62196down=np.min(r62)
r62196uph=np.max(r62h)
r62196downh=np.min(r62h)

r82196cen=r82mub196cen[min196cen_index]
#r82196hcen=r82mub196cen[min196cen_index+int(min196cen_index*deltat)]
r82196hcen=r82mub196cen[Tcen[5]]
r82=[max82196[min196up_index],max82196[min196down_index],min82196[min196up_index],min82196[min196down_index]]
#r82h=[max82196[min196up_index+int(min196up_index*deltat)],max82196[min196down_index+int(min196down_index*deltat)],min82196[min196up_index+int(min196up_index*deltat)],min82196[min196down_index+int(min196down_index*deltat)]]
r82h=[max82196[Tcup[5]],max82196[Tcdown[5]],min82196[Tcup[5]],min82196[Tcdown[5]]]
r82196up=np.max(r82)
r82196down=np.min(r82)
r82196uph=np.max(r82h)
r82196downh=np.min(r82h)


####################################################################################################
chi2mub252cen=np.loadtxt(r'./mub252/cmucen/final/buffer/chi2.dat')
chi3mub252cen=np.loadtxt(r'./mub252/cmucen/final/buffer/chi3.dat')
chi4mub252cen=np.loadtxt(r'./mub252/cmucen/final/buffer/chi4.dat')
chi6mub252cen=np.loadtxt(r'./mub252/cmucen/final/buffer/chi6.dat')
chi8mub252cen=np.loadtxt(r'./mub252/cmucen/final/buffer/chi8.dat')
r32mub252cen=chi3mub252cen/chi2mub252cen
r42mub252cen=chi4mub252cen/chi2mub252cen
r62mub252cen=chi6mub252cen/chi2mub252cen
r82mub252cen=chi8mub252cen/chi2mub252cen
chi2mub252up=np.loadtxt(r'./mub252/cmuup/final/buffer/chi2.dat')
chi3mub252up=np.loadtxt(r'./mub252/cmuup/final/buffer/chi3.dat')
chi4mub252up=np.loadtxt(r'./mub252/cmuup/final/buffer/chi4.dat')
chi6mub252up=np.loadtxt(r'./mub252/cmuup/final/buffer/chi6.dat')
chi8mub252up=np.loadtxt(r'./mub252/cmuup/final/buffer/chi8.dat')
r32mub252up=chi3mub252up/chi2mub252up
r42mub252up=chi4mub252up/chi2mub252up
r62mub252up=chi6mub252up/chi2mub252up
r82mub252up=chi8mub252up/chi2mub252up
chi2mub252up1=np.loadtxt(r'./mub252/cmuup1/final/buffer/chi2.dat')
chi3mub252up1=np.loadtxt(r'./mub252/cmuup1/final/buffer/chi3.dat')
chi4mub252up1=np.loadtxt(r'./mub252/cmuup1/final/buffer/chi4.dat')
chi6mub252up1=np.loadtxt(r'./mub252/cmuup1/final/buffer/chi6.dat')
chi8mub252up1=np.loadtxt(r'./mub252/cmuup1/final/buffer/chi8.dat')
r32mub252up1=chi3mub252up1/chi2mub252up1
r42mub252up1=chi4mub252up1/chi2mub252up1
r62mub252up1=chi6mub252up1/chi2mub252up1
r82mub252up1=chi8mub252up1/chi2mub252up1
chi2mub252up2=np.loadtxt(r'./mub252/cmuup2/final/buffer/chi2.dat')
chi3mub252up2=np.loadtxt(r'./mub252/cmuup2/final/buffer/chi3.dat')
chi4mub252up2=np.loadtxt(r'./mub252/cmuup2/final/buffer/chi4.dat')
chi6mub252up2=np.loadtxt(r'./mub252/cmuup2/final/buffer/chi6.dat')
chi8mub252up2=np.loadtxt(r'./mub252/cmuup2/final/buffer/chi8.dat')
r32mub252up2=chi3mub252up2/chi2mub252up2
r42mub252up2=chi4mub252up2/chi2mub252up2
r62mub252up2=chi6mub252up2/chi2mub252up2
r82mub252up2=chi8mub252up2/chi2mub252up2
chi2mub252up3=np.loadtxt(r'./mub252/cmuup3/final/buffer/chi2.dat')
chi3mub252up3=np.loadtxt(r'./mub252/cmuup3/final/buffer/chi3.dat')
chi4mub252up3=np.loadtxt(r'./mub252/cmuup3/final/buffer/chi4.dat')
chi6mub252up3=np.loadtxt(r'./mub252/cmuup3/final/buffer/chi6.dat')
chi8mub252up3=np.loadtxt(r'./mub252/cmuup3/final/buffer/chi8.dat')
r32mub252up3=chi3mub252up3/chi2mub252up3
r42mub252up3=chi4mub252up3/chi2mub252up3
r62mub252up3=chi6mub252up3/chi2mub252up3
r82mub252up3=chi8mub252up3/chi2mub252up3
chi2mub252up4=np.loadtxt(r'./mub252/cmuup4/final/buffer/chi2.dat')
chi3mub252up4=np.loadtxt(r'./mub252/cmuup4/final/buffer/chi3.dat')
chi4mub252up4=np.loadtxt(r'./mub252/cmuup4/final/buffer/chi4.dat')
chi6mub252up4=np.loadtxt(r'./mub252/cmuup4/final/buffer/chi6.dat')
chi8mub252up4=np.loadtxt(r'./mub252/cmuup4/final/buffer/chi8.dat')
r32mub252up4=chi3mub252up4/chi2mub252up4
r42mub252up4=chi4mub252up4/chi2mub252up4
r62mub252up4=chi6mub252up4/chi2mub252up4
r82mub252up4=chi8mub252up4/chi2mub252up4
chi2mub252down=np.loadtxt(r'./mub252/cmudown/final/buffer/chi2.dat')
chi3mub252down=np.loadtxt(r'./mub252/cmudown/final/buffer/chi3.dat')
chi4mub252down=np.loadtxt(r'./mub252/cmudown/final/buffer/chi4.dat')
chi6mub252down=np.loadtxt(r'./mub252/cmudown/final/buffer/chi6.dat')
chi8mub252down=np.loadtxt(r'./mub252/cmudown/final/buffer/chi8.dat')
r32mub252down=chi3mub252down/chi2mub252down
r42mub252down=chi4mub252down/chi2mub252down
r62mub252down=chi6mub252down/chi2mub252down
r82mub252down=chi8mub252down/chi2mub252down
chi2mub252down1=np.loadtxt(r'./mub252/cmudown1/final/buffer/chi2.dat')
chi3mub252down1=np.loadtxt(r'./mub252/cmudown1/final/buffer/chi3.dat')
chi4mub252down1=np.loadtxt(r'./mub252/cmudown1/final/buffer/chi4.dat')
chi6mub252down1=np.loadtxt(r'./mub252/cmudown1/final/buffer/chi6.dat')
chi8mub252down1=np.loadtxt(r'./mub252/cmudown1/final/buffer/chi8.dat')
r32mub252down1=chi3mub252down1/chi2mub252down1
r42mub252down1=chi4mub252down1/chi2mub252down1
r62mub252down1=chi6mub252down1/chi2mub252down1
r82mub252down1=chi8mub252down1/chi2mub252down1
chi2mub252down2=np.loadtxt(r'./mub252/cmudown2/final/buffer/chi2.dat')
chi3mub252down2=np.loadtxt(r'./mub252/cmudown2/final/buffer/chi3.dat')
chi4mub252down2=np.loadtxt(r'./mub252/cmudown2/final/buffer/chi4.dat')
chi6mub252down2=np.loadtxt(r'./mub252/cmudown2/final/buffer/chi6.dat')
chi8mub252down2=np.loadtxt(r'./mub252/cmudown2/final/buffer/chi8.dat')
r32mub252down2=chi3mub252down2/chi2mub252down2
r42mub252down2=chi4mub252down2/chi2mub252down2
r62mub252down2=chi6mub252down2/chi2mub252down2
r82mub252down2=chi8mub252down2/chi2mub252down2
chi2mub252down3=np.loadtxt(r'./mub252/cmudown3/final/buffer/chi2.dat')
chi3mub252down3=np.loadtxt(r'./mub252/cmudown3/final/buffer/chi3.dat')
chi4mub252down3=np.loadtxt(r'./mub252/cmudown3/final/buffer/chi4.dat')
chi6mub252down3=np.loadtxt(r'./mub252/cmudown3/final/buffer/chi6.dat')
chi8mub252down3=np.loadtxt(r'./mub252/cmudown3/final/buffer/chi8.dat')
r32mub252down3=chi3mub252down3/chi2mub252down3
r42mub252down3=chi4mub252down3/chi2mub252down3
r62mub252down3=chi6mub252down3/chi2mub252down3
r82mub252down3=chi8mub252down3/chi2mub252down3
chi2mub252down4=np.loadtxt(r'./mub252/cmudown4/final/buffer/chi2.dat')
chi3mub252down4=np.loadtxt(r'./mub252/cmudown4/final/buffer/chi3.dat')
chi4mub252down4=np.loadtxt(r'./mub252/cmudown4/final/buffer/chi4.dat')
chi6mub252down4=np.loadtxt(r'./mub252/cmudown4/final/buffer/chi6.dat')
chi8mub252down4=np.loadtxt(r'./mub252/cmudown4/final/buffer/chi8.dat')
r32mub252down4=chi3mub252down4/chi2mub252down4
r42mub252down4=chi4mub252down4/chi2mub252down4
r62mub252down4=chi6mub252down4/chi2mub252down4
r82mub252down4=chi8mub252down4/chi2mub252down4
r32252=np.zeros((300,100))
r42252=np.zeros((300,100))
r62252=np.zeros((300,100))
r82252=np.zeros((300,100))
for t in range(0,100):
    if t<10:
       r32252[:,t]=spline(T/ct[t],r32mub252up,xsame)
    else:
       if t>=10 and t<20:
          r32252[:,t]=spline(T/ct[t-10],r32mub252up1,xsame)
       else:
          if t>=20 and t<30:
             r32252[:,t]=spline(T/ct[t-20],r32mub252up2,xsame)
          else: 
             if t>=30 and t<40:
                r32252[:,t]=spline(T/ct[t-30],r32mub252up3,xsame)
             else: 
                if t>=40 and t<50:
                   r32252[:,t]=spline(T/ct[t-40],r32mub252up4,xsame)
                else:
                   if t>=50 and t<60:
                      r32252[:,t]=spline(T/ct[t-50],r32mub252down,xsame)
                   else: 
                      if t>=60 and t<70:
                         r32252[:,t]=spline(T/ct[t-60],r32mub252down1,xsame)
                      else:
                         if t>=70 and t<80:
                            r32252[:,t]=spline(T/ct[t-70],r32mub252down2,xsame)
                         else: 
                            if t>=80 and t<90:
                               r32252[:,t]=spline(T/ct[t-80],r32mub252down3,xsame)
                            else:
                                r32252[:,t]=spline(T/ct[t-90],r32mub252down4,xsame)

for t in range(0,100):
    if t<10:
       r42252[:,t]=spline(T/ct[t],r42mub252up,xsame)
    else:
       if t>=10 and t<20:
          r42252[:,t]=spline(T/ct[t-10],r42mub252up1,xsame)
       else:
          if t>=20 and t<30:
             r42252[:,t]=spline(T/ct[t-20],r42mub252up2,xsame)
          else: 
             if t>=30 and t<40:
                r42252[:,t]=spline(T/ct[t-30],r42mub252up3,xsame)
             else: 
                if t>=40 and t<50:
                   r42252[:,t]=spline(T/ct[t-40],r42mub252up4,xsame)
                else:
                   if t>=50 and t<60:
                      r42252[:,t]=spline(T/ct[t-50],r42mub252down,xsame)
                   else: 
                      if t>=60 and t<70:
                         r42252[:,t]=spline(T/ct[t-60],r42mub252down1,xsame)
                      else:
                         if t>=70 and t<80:
                            r42252[:,t]=spline(T/ct[t-70],r42mub252down2,xsame)
                         else: 
                            if t>=80 and t<90:
                               r42252[:,t]=spline(T/ct[t-80],r42mub252down3,xsame)
                            else:
                                r42252[:,t]=spline(T/ct[t-90],r42mub252down4,xsame)

for t in range(0,100):
    if t<10:
       r62252[:,t]=spline(T/ct[t],r62mub252up,xsame)
    else:
       if t>=10 and t<20:
          r62252[:,t]=spline(T/ct[t-10],r62mub252up1,xsame)
       else:
          if t>=20 and t<30:
             r62252[:,t]=spline(T/ct[t-20],r62mub252up2,xsame)
          else: 
             if t>=30 and t<40:
                r62252[:,t]=spline(T/ct[t-30],r62mub252up3,xsame)
             else: 
                if t>=40 and t<50:
                   r62252[:,t]=spline(T/ct[t-40],r62mub252up4,xsame)
                else:
                   if t>=50 and t<60:
                      r62252[:,t]=spline(T/ct[t-50],r62mub252down,xsame)
                   else: 
                      if t>=60 and t<70:
                         r62252[:,t]=spline(T/ct[t-60],r62mub252down1,xsame)
                      else:
                         if t>=70 and t<80:
                            r62252[:,t]=spline(T/ct[t-70],r62mub252down2,xsame)
                         else: 
                            if t>=80 and t<90:
                               r62252[:,t]=spline(T/ct[t-80],r62mub252down3,xsame)
                            else:
                                r62252[:,t]=spline(T/ct[t-90],r62mub252down4,xsame)


for t in range(0,100):
    if t<10:
       r82252[:,t]=spline(T/ct[t],r82mub252up,xsame)
    else:
       if t>=10 and t<20:
          r82252[:,t]=spline(T/ct[t-10],r82mub252up1,xsame)
       else:
          if t>=20 and t<30:
             r82252[:,t]=spline(T/ct[t-20],r82mub252up2,xsame)
          else: 
             if t>=30 and t<40:
                r82252[:,t]=spline(T/ct[t-30],r82mub252up3,xsame)
             else: 
                if t>=40 and t<50:
                   r82252[:,t]=spline(T/ct[t-40],r82mub252up4,xsame)
                else:
                   if t>=50 and t<60:
                      r82252[:,t]=spline(T/ct[t-50],r82mub252down,xsame)
                   else: 
                      if t>=60 and t<70:
                         r82252[:,t]=spline(T/ct[t-60],r82mub252down1,xsame)
                      else:
                         if t>=70 and t<80:
                            r82252[:,t]=spline(T/ct[t-70],r82mub252down2,xsame)
                         else: 
                            if t>=80 and t<90:
                               r82252[:,t]=spline(T/ct[t-80],r82mub252down3,xsame)
                            else:
                                r82252[:,t]=spline(T/ct[t-90],r82mub252down4,xsame)


for num in range(1,100):
    if num==1:
       max252=np.maximum(r32252[:,num-1],r32252[:,num])
       min252=np.minimum(r32252[:,num-1],r32252[:,num])
    else:
       max252=np.maximum(max252,r32252[:,num])
       min252=np.minimum(min252,r32252[:,num])

for num in range(1,100):
    if num==1:
       max42252=np.maximum(r42252[:,num-1],r42252[:,num])
       min42252=np.minimum(r42252[:,num-1],r42252[:,num])
    else:
       max42252=np.maximum(max42252,r42252[:,num])
       min42252=np.minimum(min42252,r42252[:,num])

for num in range(1,100):
    if num==1:
       max62252=np.maximum(r62252[:,num-1],r62252[:,num])
       min62252=np.minimum(r62252[:,num-1],r62252[:,num])
    else:
       max62252=np.maximum(max62252,r62252[:,num])
       min62252=np.minimum(min62252,r62252[:,num])

for num in range(1,100):
    if num==1:
       max82252=np.maximum(r82252[:,num-1],r82252[:,num])
       min82252=np.minimum(r82252[:,num-1],r82252[:,num])
    else:
       max82252=np.maximum(max82252,r82252[:,num])
       min82252=np.minimum(min82252,r82252[:,num])

r32mub252cen=spline(T/ctcen,r32mub252cen,xsame)*c
max252=max252*c
min252=min252*c
r42mub252cen=spline(T/ctcen,r42mub252cen,xsame)
r62mub252cen=spline(T/ctcen,r62mub252cen,xsame)
r82mub252cen=spline(T/ctcen,r82mub252cen,xsame)

dif252cen=abs(r42mub252cen-1.468760)
dif252up=abs(max42252-1.468760)
dif252down=abs(min42252-1.468760)
min252cen_index=151
min252up_index=151
min252down_index=151
print(min252cen_index)
#print(min252up_index)
#print(min252down_index)
r32252cen=r32mub252cen[min252cen_index]
#r32252hcen=r32mub252cen[min252cen_index+int(min252cen_index*deltat)]
r32252hcen=r32mub252cen[Tcen[6]]
r32=[max252[min252up_index],max252[min252down_index],min252[min252up_index],min252[min252down_index]]
#r32h=[max252[min252up_index+int(min252up_index*deltat)],max252[min252down_index+int(min252down_index*deltat)],min252[min252up_index+int(min252up_index*deltat)],min252[min252down_index+int(min252down_index*deltat)]]
r32h=[max252[Tcup[6]],max252[Tcdown[6]],min252[Tcup[6]],min252[Tcdown[6]]]
r32252up=np.max(r32)
r32252down=np.min(r32)
r32252uph=np.max(r32h)
r32252downh=np.min(r32h)

r42252cen=r42mub252cen[min252cen_index]
r62252cen=r62mub252cen[min252cen_index]
#r42252hcen=r42mub252cen[min252cen_index+int(min252cen_index*deltat)]
#r62252hcen=r62mub252cen[min252cen_index+int(min252cen_index*deltat)]
r42252hcen=r42mub252cen[Tcen[6]]
r62252hcen=r62mub252cen[Tcen[6]]
r42=[max42252[min252up_index],max42252[min252down_index],min42252[min252up_index],min42252[min252down_index]]
#r42h=[max42252[min252up_index+int(min252up_index*deltat)],max42252[min252down_index+int(min252down_index*deltat)],min42252[min252up_index+int(min252up_index*deltat)],min42252[min252down_index+int(min252down_index*deltat)]]
r42h=[max42252[Tcup[6]],max42252[Tcdown[6]],min42252[Tcup[6]],min42252[Tcdown[6]]]
r42252up=np.max(r42)
r42252down=np.min(r42)
r42252uph=np.max(r42h)
r42252downh=np.min(r42h)
print(r42252cen)
print(r42252up)
print(r42252down)
r62=[max62252[min252up_index],max62252[min252down_index],min62252[min252up_index],min62252[min252down_index]]
#r62h=[max62252[min252up_index+int(min252up_index*deltat)],max62252[min252down_index+int(min252down_index*deltat)],min62252[min252up_index+int(min252up_index*deltat)],min62252[min252down_index+int(min252down_index*deltat)]]
r62h=[max62252[Tcup[6]],max62252[Tcdown[6]],min62252[Tcup[6]],min62252[Tcdown[6]]]
r62252up=np.max(r62)
r62252down=np.min(r62)
r62252uph=np.max(r62h)
r62252downh=np.min(r62h)

r82252cen=r82mub252cen[min252cen_index]
#r82252hcen=r82mub252cen[min252cen_index+int(min252cen_index*deltat)]
r82252hcen=r82mub252cen[Tcen[6]]
r82=[max82252[min252up_index],max82252[min252down_index],min82252[min252up_index],min82252[min252down_index]]
#r82h=[max82252[min252up_index+int(min252up_index*deltat)],max82252[min252down_index+int(min252down_index*deltat)],min82252[min252up_index+int(min252up_index*deltat)],min82252[min252down_index+int(min252down_index*deltat)]]
r82h=[max82252[Tcup[6]],max82252[Tcdown[6]],min82252[Tcup[6]],min82252[Tcdown[6]]]
r82252up=np.max(r82)
r82252down=np.min(r82)
r82252uph=np.max(r82h)
r82252downh=np.min(r82h)


#####################################################################################################
chi2mub303cen=np.loadtxt(r'./mub303/cmucen/final/buffer/chi2.dat')
chi3mub303cen=np.loadtxt(r'./mub303/cmucen/final/buffer/chi3.dat')
chi4mub303cen=np.loadtxt(r'./mub303/cmucen/final/buffer/chi4.dat')
chi6mub303cen=np.loadtxt(r'./mub303/cmucen/final/buffer/chi6.dat')
chi8mub303cen=np.loadtxt(r'./mub303/cmucen/final/buffer/chi8.dat')
r32mub303cen=chi3mub303cen/chi2mub303cen
r42mub303cen=chi4mub303cen/chi2mub303cen
r62mub303cen=chi6mub303cen/chi2mub303cen
r82mub303cen=chi8mub303cen/chi2mub303cen
chi2mub303up=np.loadtxt(r'./mub303/cmuup/final/buffer/chi2.dat')
chi3mub303up=np.loadtxt(r'./mub303/cmuup/final/buffer/chi3.dat')
chi4mub303up=np.loadtxt(r'./mub303/cmuup/final/buffer/chi4.dat')
chi6mub303up=np.loadtxt(r'./mub303/cmuup/final/buffer/chi6.dat')
chi8mub303up=np.loadtxt(r'./mub303/cmuup/final/buffer/chi8.dat')
r32mub303up=chi3mub303up/chi2mub303up
r42mub303up=chi4mub303up/chi2mub303up
r62mub303up=chi6mub303up/chi2mub303up
r82mub303up=chi8mub303up/chi2mub303up
chi2mub303up1=np.loadtxt(r'./mub303/cmuup1/final/buffer/chi2.dat')
chi3mub303up1=np.loadtxt(r'./mub303/cmuup1/final/buffer/chi3.dat')
chi4mub303up1=np.loadtxt(r'./mub303/cmuup1/final/buffer/chi4.dat')
chi6mub303up1=np.loadtxt(r'./mub303/cmuup1/final/buffer/chi6.dat')
chi8mub303up1=np.loadtxt(r'./mub303/cmuup1/final/buffer/chi8.dat')
r32mub303up1=chi3mub303up1/chi2mub303up1
r42mub303up1=chi4mub303up1/chi2mub303up1
r62mub303up1=chi6mub303up1/chi2mub303up1
r82mub303up1=chi8mub303up1/chi2mub303up1
chi2mub303up2=np.loadtxt(r'./mub303/cmuup2/final/buffer/chi2.dat')
chi3mub303up2=np.loadtxt(r'./mub303/cmuup2/final/buffer/chi3.dat')
chi4mub303up2=np.loadtxt(r'./mub303/cmuup2/final/buffer/chi4.dat')
chi6mub303up2=np.loadtxt(r'./mub303/cmuup2/final/buffer/chi6.dat')
chi8mub303up2=np.loadtxt(r'./mub303/cmuup2/final/buffer/chi8.dat')
r32mub303up2=chi3mub303up2/chi2mub303up2
r42mub303up2=chi4mub303up2/chi2mub303up2
r62mub303up2=chi6mub303up2/chi2mub303up2
r82mub303up2=chi8mub303up2/chi2mub303up2
chi2mub303up3=np.loadtxt(r'./mub303/cmuup3/final/buffer/chi2.dat')
chi3mub303up3=np.loadtxt(r'./mub303/cmuup3/final/buffer/chi3.dat')
chi4mub303up3=np.loadtxt(r'./mub303/cmuup3/final/buffer/chi4.dat')
chi6mub303up3=np.loadtxt(r'./mub303/cmuup3/final/buffer/chi6.dat')
chi8mub303up3=np.loadtxt(r'./mub303/cmuup3/final/buffer/chi8.dat')
r32mub303up3=chi3mub303up3/chi2mub303up3
r42mub303up3=chi4mub303up3/chi2mub303up3
r62mub303up3=chi6mub303up3/chi2mub303up3
r82mub303up3=chi8mub303up3/chi2mub303up3
chi2mub303up4=np.loadtxt(r'./mub303/cmuup4/final/buffer/chi2.dat')
chi3mub303up4=np.loadtxt(r'./mub303/cmuup4/final/buffer/chi3.dat')
chi4mub303up4=np.loadtxt(r'./mub303/cmuup4/final/buffer/chi4.dat')
chi6mub303up4=np.loadtxt(r'./mub303/cmuup4/final/buffer/chi6.dat')
chi8mub303up4=np.loadtxt(r'./mub303/cmuup4/final/buffer/chi8.dat')
r32mub303up4=chi3mub303up4/chi2mub303up4
r42mub303up4=chi4mub303up4/chi2mub303up4
r62mub303up4=chi6mub303up4/chi2mub303up4
r82mub303up4=chi8mub303up4/chi2mub303up4
chi2mub303down=np.loadtxt(r'./mub303/cmudown/final/buffer/chi2.dat')
chi3mub303down=np.loadtxt(r'./mub303/cmudown/final/buffer/chi3.dat')
chi4mub303down=np.loadtxt(r'./mub303/cmudown/final/buffer/chi4.dat')
chi6mub303down=np.loadtxt(r'./mub303/cmudown/final/buffer/chi6.dat')
chi8mub303down=np.loadtxt(r'./mub303/cmudown/final/buffer/chi8.dat')
r32mub303down=chi3mub303down/chi2mub303down
r42mub303down=chi4mub303down/chi2mub303down
r62mub303down=chi6mub303down/chi2mub303down
r82mub303down=chi8mub303down/chi2mub303down
chi2mub303down1=np.loadtxt(r'./mub303/cmudown1/final/buffer/chi2.dat')
chi3mub303down1=np.loadtxt(r'./mub303/cmudown1/final/buffer/chi3.dat')
chi4mub303down1=np.loadtxt(r'./mub303/cmudown1/final/buffer/chi4.dat')
chi6mub303down1=np.loadtxt(r'./mub303/cmudown1/final/buffer/chi6.dat')
chi8mub303down1=np.loadtxt(r'./mub303/cmudown1/final/buffer/chi8.dat')
r32mub303down1=chi3mub303down1/chi2mub303down1
r42mub303down1=chi4mub303down1/chi2mub303down1
r62mub303down1=chi6mub303down1/chi2mub303down1
r82mub303down1=chi8mub303down1/chi2mub303down1
chi2mub303down2=np.loadtxt(r'./mub303/cmudown2/final/buffer/chi2.dat')
chi3mub303down2=np.loadtxt(r'./mub303/cmudown2/final/buffer/chi3.dat')
chi4mub303down2=np.loadtxt(r'./mub303/cmudown2/final/buffer/chi4.dat')
chi6mub303down2=np.loadtxt(r'./mub303/cmudown2/final/buffer/chi6.dat')
chi8mub303down2=np.loadtxt(r'./mub303/cmudown2/final/buffer/chi8.dat')
r32mub303down2=chi3mub303down2/chi2mub303down2
r42mub303down2=chi4mub303down2/chi2mub303down2
r62mub303down2=chi6mub303down2/chi2mub303down2
r82mub303down2=chi8mub303down2/chi2mub303down2
chi2mub303down3=np.loadtxt(r'./mub303/cmudown3/final/buffer/chi2.dat')
chi3mub303down3=np.loadtxt(r'./mub303/cmudown3/final/buffer/chi3.dat')
chi4mub303down3=np.loadtxt(r'./mub303/cmudown3/final/buffer/chi4.dat')
chi6mub303down3=np.loadtxt(r'./mub303/cmudown3/final/buffer/chi6.dat')
chi8mub303down3=np.loadtxt(r'./mub303/cmudown3/final/buffer/chi8.dat')
r32mub303down3=chi3mub303down3/chi2mub303down3
r42mub303down3=chi4mub303down3/chi2mub303down3
r62mub303down3=chi6mub303down3/chi2mub303down3
r82mub303down3=chi8mub303down3/chi2mub303down3
chi2mub303down4=np.loadtxt(r'./mub303/cmudown4/final/buffer/chi2.dat')
chi3mub303down4=np.loadtxt(r'./mub303/cmudown4/final/buffer/chi3.dat')
chi4mub303down4=np.loadtxt(r'./mub303/cmudown4/final/buffer/chi4.dat')
chi6mub303down4=np.loadtxt(r'./mub303/cmudown4/final/buffer/chi6.dat')
chi8mub303down4=np.loadtxt(r'./mub303/cmudown4/final/buffer/chi8.dat')
r32mub303down4=chi3mub303down4/chi2mub303down4
r42mub303down4=chi4mub303down4/chi2mub303down4
r62mub303down4=chi6mub303down4/chi2mub303down4
r82mub303down4=chi8mub303down4/chi2mub303down4
r32303=np.zeros((300,100))
r42303=np.zeros((300,100))
r62303=np.zeros((300,100))
r82303=np.zeros((300,100))
for t in range(0,100):
    if t<10:
       r32303[:,t]=spline(T/ct[t],r32mub303up,xsame)
    else:
       if t>=10 and t<20:
          r32303[:,t]=spline(T/ct[t-10],r32mub303up1,xsame)
       else:
          if t>=20 and t<30:
             r32303[:,t]=spline(T/ct[t-20],r32mub303up2,xsame)
          else: 
             if t>=30 and t<40:
                r32303[:,t]=spline(T/ct[t-30],r32mub303up3,xsame)
             else: 
                if t>=40 and t<50:
                   r32303[:,t]=spline(T/ct[t-40],r32mub303up4,xsame)
                else:
                   if t>=50 and t<60:
                      r32303[:,t]=spline(T/ct[t-50],r32mub303down,xsame)
                   else: 
                      if t>=60 and t<70:
                         r32303[:,t]=spline(T/ct[t-60],r32mub303down1,xsame)
                      else:
                         if t>=70 and t<80:
                            r32303[:,t]=spline(T/ct[t-70],r32mub303down2,xsame)
                         else: 
                            if t>=80 and t<90:
                               r32303[:,t]=spline(T/ct[t-80],r32mub303down3,xsame)
                            else:
                                r32303[:,t]=spline(T/ct[t-90],r32mub303down4,xsame)

for t in range(0,100):
    if t<10:
       r42303[:,t]=spline(T/ct[t],r42mub303up,xsame)
    else:
       if t>=10 and t<20:
          r42303[:,t]=spline(T/ct[t-10],r42mub303up1,xsame)
       else:
          if t>=20 and t<30:
             r42303[:,t]=spline(T/ct[t-20],r42mub303up2,xsame)
          else: 
             if t>=30 and t<40:
                r42303[:,t]=spline(T/ct[t-30],r42mub303up3,xsame)
             else: 
                if t>=40 and t<50:
                   r42303[:,t]=spline(T/ct[t-40],r42mub303up4,xsame)
                else:
                   if t>=50 and t<60:
                      r42303[:,t]=spline(T/ct[t-50],r42mub303down,xsame)
                   else: 
                      if t>=60 and t<70:
                         r42303[:,t]=spline(T/ct[t-60],r42mub303down1,xsame)
                      else:
                         if t>=70 and t<80:
                            r42303[:,t]=spline(T/ct[t-70],r42mub303down2,xsame)
                         else: 
                            if t>=80 and t<90:
                               r42303[:,t]=spline(T/ct[t-80],r42mub303down3,xsame)
                            else:
                                r42303[:,t]=spline(T/ct[t-90],r42mub303down4,xsame)

for t in range(0,100):
    if t<10:
       r62303[:,t]=spline(T/ct[t],r62mub303up,xsame)
    else:
       if t>=10 and t<20:
          r62303[:,t]=spline(T/ct[t-10],r62mub303up1,xsame)
       else:
          if t>=20 and t<30:
             r62303[:,t]=spline(T/ct[t-20],r62mub303up2,xsame)
          else: 
             if t>=30 and t<40:
                r62303[:,t]=spline(T/ct[t-30],r62mub303up3,xsame)
             else: 
                if t>=40 and t<50:
                   r62303[:,t]=spline(T/ct[t-40],r62mub303up4,xsame)
                else:
                   if t>=50 and t<60:
                      r62303[:,t]=spline(T/ct[t-50],r62mub303down,xsame)
                   else: 
                      if t>=60 and t<70:
                         r62303[:,t]=spline(T/ct[t-60],r62mub303down1,xsame)
                      else:
                         if t>=70 and t<80:
                            r62303[:,t]=spline(T/ct[t-70],r62mub303down2,xsame)
                         else: 
                            if t>=80 and t<90:
                               r62303[:,t]=spline(T/ct[t-80],r62mub303down3,xsame)
                            else:
                                r62303[:,t]=spline(T/ct[t-90],r62mub303down4,xsame)

for t in range(0,100):
    if t<10:
       r82303[:,t]=spline(T/ct[t],r82mub303up,xsame)
    else:
       if t>=10 and t<20:
          r82303[:,t]=spline(T/ct[t-10],r82mub303up1,xsame)
       else:
          if t>=20 and t<30:
             r82303[:,t]=spline(T/ct[t-20],r82mub303up2,xsame)
          else: 
             if t>=30 and t<40:
                r82303[:,t]=spline(T/ct[t-30],r82mub303up3,xsame)
             else: 
                if t>=40 and t<50:
                   r82303[:,t]=spline(T/ct[t-40],r82mub303up4,xsame)
                else:
                   if t>=50 and t<60:
                      r82303[:,t]=spline(T/ct[t-50],r82mub303down,xsame)
                   else: 
                      if t>=60 and t<70:
                         r82303[:,t]=spline(T/ct[t-60],r82mub303down1,xsame)
                      else:
                         if t>=70 and t<80:
                            r82303[:,t]=spline(T/ct[t-70],r82mub303down2,xsame)
                         else: 
                            if t>=80 and t<90:
                               r82303[:,t]=spline(T/ct[t-80],r82mub303down3,xsame)
                            else:
                                r82303[:,t]=spline(T/ct[t-90],r82mub303down4,xsame)


for num in range(1,100):
    if num==1:
       max303=np.maximum(r32303[:,num-1],r32303[:,num])
       min303=np.minimum(r32303[:,num-1],r32303[:,num])
    else:
       max303=np.maximum(max303,r32303[:,num])
       min303=np.minimum(min303,r32303[:,num])

for num in range(1,100):
    if num==1:
       max42303=np.maximum(r42303[:,num-1],r42303[:,num])
       min42303=np.minimum(r42303[:,num-1],r42303[:,num])
    else:
       max42303=np.maximum(max42303,r42303[:,num])
       min42303=np.minimum(min42303,r42303[:,num])

for num in range(1,100):
    if num==1:
       max62303=np.maximum(r62303[:,num-1],r62303[:,num])
       min62303=np.minimum(r62303[:,num-1],r62303[:,num])
    else:
       max62303=np.maximum(max62303,r62303[:,num])
       min62303=np.minimum(min62303,r62303[:,num])

for num in range(1,100):
    if num==1:
       max82303=np.maximum(r82303[:,num-1],r82303[:,num])
       min82303=np.minimum(r82303[:,num-1],r82303[:,num])
    else:
       max82303=np.maximum(max82303,r82303[:,num])
       min82303=np.minimum(min82303,r82303[:,num])

r32mub303cen=spline(T/ctcen,r32mub303cen,xsame)*c
max303=max303*c
min303=min303*c
r42mub303cen=spline(T/ctcen,r42mub303cen,xsame)
r62mub303cen=spline(T/ctcen,r62mub303cen,xsame)
r82mub303cen=spline(T/ctcen,r82mub303cen,xsame)

dif303cen=abs(r42mub303cen-0.695796)
dif303up=abs(max42303-0.695796)
dif303down=abs(min42303-0.695796)
min303cen_index=145
min303up_index=145
min303down_index=145
print(min303cen_index)
#print(min303up_index)
#print(min303down_index)
r32303cen=r32mub303cen[min303cen_index]
#r32303hcen=r32mub303cen[min303cen_index+int(min303cen_index*deltat)]
r32303hcen=r32mub303cen[Tcen[7]]
r32=[max303[min303up_index],max303[min303down_index],min303[min303up_index],min303[min303down_index]]
#r32h=[max303[min303up_index+int(min303up_index*deltat)],max303[min303down_index+int(min303down_index*deltat)],min303[min303up_index+int(min303up_index*deltat)],min303[min303down_index+int(min303down_index*deltat)]]
r32h=[max303[Tcup[7]],max303[Tcdown[7]],min303[Tcup[7]],min303[Tcdown[7]]]
r32303up=np.max(r32)
r32303down=np.min(r32)
r32303uph=np.max(r32h)
r32303downh=np.min(r32h)

r42303cen=r42mub303cen[min303cen_index]
r62303cen=r62mub303cen[min303cen_index]
#r42303hcen=r42mub303cen[min303cen_index+int(min303cen_index*deltat)]
#r62303hcen=r62mub303cen[min303cen_index+int(min303cen_index*deltat)]
r42303hcen=r42mub303cen[Tcen[7]]
r62303hcen=r62mub303cen[Tcen[7]]
r42=[max42303[min303up_index],max42303[min303down_index],min42303[min303up_index],min42303[min303down_index]]
#r42h=[max42303[min303up_index+int(min303up_index*deltat)],max42303[min303down_index+int(min303down_index*deltat)],min42303[min303up_index+int(min303up_index*deltat)],min42303[min303down_index+int(min303down_index*deltat)]]
r42h=[max42303[Tcup[7]],max42303[Tcdown[7]],min42303[Tcup[7]],min42303[Tcdown[7]]]
r42303up=np.max(r42)
r42303down=np.min(r42)
r42303uph=np.max(r42h)
r42303downh=np.min(r42h)

r62=[max62303[min303up_index],max62303[min303down_index],min62303[min303up_index],min62303[min303down_index]]
#r62h=[max62303[min303up_index+int(min303up_index*deltat)],max62303[min303down_index+int(min303down_index*deltat)],min62303[min303up_index+int(min303up_index*deltat)],min62303[min303down_index+int(min303down_index*deltat)]]
r62h=[max62303[Tcup[7]],max62303[Tcdown[7]],min62303[Tcup[7]],min62303[Tcdown[7]]]
r62303up=np.max(r62)
r62303down=np.min(r62)
r62303uph=np.max(r62h)
r62303downh=np.min(r62h)

r82303cen=r82mub303cen[min303cen_index]
#r82303hcen=r82mub303cen[min303cen_index+int(min303cen_index*deltat)]
r82303hcen=r82mub303cen[Tcen[7]]
r82=[max82303[min303up_index],max82303[min303down_index],min82303[min303up_index],min82303[min303down_index]]
#r82h=[max82303[min303up_index+int(min303up_index*deltat)],max82303[min303down_index+int(min303down_index*deltat)],min82303[min303up_index+int(min303up_index*deltat)],min82303[min303down_index+int(min303down_index*deltat)]]
r82h=[max82303[Tcup[7]],max82303[Tcdown[7]],min82303[Tcup[7]],min82303[Tcdown[7]]]
r82303up=np.max(r82)
r82303down=np.min(r82)
r82303uph=np.max(r82h)
r82303downh=np.min(r82h)


####################################################################################################
chi2mub406cen=np.loadtxt(r'./mub406/cmucen/final/buffer/chi2.dat')
chi3mub406cen=np.loadtxt(r'./mub406/cmucen/final/buffer/chi3.dat')
chi4mub406cen=np.loadtxt(r'./mub406/cmucen/final/buffer/chi4.dat')
chi6mub406cen=np.loadtxt(r'./mub406/cmucen/final/buffer/chi6.dat')
chi8mub406cen=np.loadtxt(r'./mub406/cmucen/final/buffer/chi8.dat')
r32mub406cen=chi3mub406cen/chi2mub406cen
r42mub406cen=chi4mub406cen/chi2mub406cen
r62mub406cen=chi6mub406cen/chi2mub406cen
r82mub406cen=chi8mub406cen/chi2mub406cen
chi2mub406up=np.loadtxt(r'./mub406/cmuup/final/buffer/chi2.dat')
chi3mub406up=np.loadtxt(r'./mub406/cmuup/final/buffer/chi3.dat')
chi4mub406up=np.loadtxt(r'./mub406/cmuup/final/buffer/chi4.dat')
chi6mub406up=np.loadtxt(r'./mub406/cmuup/final/buffer/chi6.dat')
chi8mub406up=np.loadtxt(r'./mub406/cmuup/final/buffer/chi8.dat')
r32mub406up=chi3mub406up/chi2mub406up
r42mub406up=chi4mub406up/chi2mub406up
r62mub406up=chi6mub406up/chi2mub406up
r82mub406up=chi8mub406up/chi2mub406up
chi2mub406up1=np.loadtxt(r'./mub406/cmuup1/final/buffer/chi2.dat')
chi3mub406up1=np.loadtxt(r'./mub406/cmuup1/final/buffer/chi3.dat')
chi4mub406up1=np.loadtxt(r'./mub406/cmuup1/final/buffer/chi4.dat')
chi6mub406up1=np.loadtxt(r'./mub406/cmuup1/final/buffer/chi6.dat')
chi8mub406up1=np.loadtxt(r'./mub406/cmuup1/final/buffer/chi8.dat')
r32mub406up1=chi3mub406up1/chi2mub406up1
r42mub406up1=chi4mub406up1/chi2mub406up1
r62mub406up1=chi6mub406up1/chi2mub406up1
r82mub406up1=chi8mub406up1/chi2mub406up1
chi2mub406up2=np.loadtxt(r'./mub406/cmuup2/final/buffer/chi2.dat')
chi3mub406up2=np.loadtxt(r'./mub406/cmuup2/final/buffer/chi3.dat')
chi4mub406up2=np.loadtxt(r'./mub406/cmuup2/final/buffer/chi4.dat')
chi6mub406up2=np.loadtxt(r'./mub406/cmuup2/final/buffer/chi6.dat')
chi8mub406up2=np.loadtxt(r'./mub406/cmuup2/final/buffer/chi8.dat')
r32mub406up2=chi3mub406up2/chi2mub406up2
r42mub406up2=chi4mub406up2/chi2mub406up2
r62mub406up2=chi6mub406up2/chi2mub406up2
r82mub406up2=chi8mub406up2/chi2mub406up2
chi2mub406up3=np.loadtxt(r'./mub406/cmuup3/final/buffer/chi2.dat')
chi3mub406up3=np.loadtxt(r'./mub406/cmuup3/final/buffer/chi3.dat')
chi4mub406up3=np.loadtxt(r'./mub406/cmuup3/final/buffer/chi4.dat')
chi6mub406up3=np.loadtxt(r'./mub406/cmuup3/final/buffer/chi6.dat')
chi8mub406up3=np.loadtxt(r'./mub406/cmuup3/final/buffer/chi8.dat')
r32mub406up3=chi3mub406up3/chi2mub406up3
r42mub406up3=chi4mub406up3/chi2mub406up3
r62mub406up3=chi6mub406up3/chi2mub406up3
r82mub406up3=chi8mub406up3/chi2mub406up3
chi2mub406up4=np.loadtxt(r'./mub406/cmuup4/final/buffer/chi2.dat')
chi3mub406up4=np.loadtxt(r'./mub406/cmuup4/final/buffer/chi3.dat')
chi4mub406up4=np.loadtxt(r'./mub406/cmuup4/final/buffer/chi4.dat')
chi6mub406up4=np.loadtxt(r'./mub406/cmuup4/final/buffer/chi6.dat')
chi8mub406up4=np.loadtxt(r'./mub406/cmuup4/final/buffer/chi8.dat')
r32mub406up4=chi3mub406up4/chi2mub406up4
r42mub406up4=chi4mub406up4/chi2mub406up4
r62mub406up4=chi6mub406up4/chi2mub406up4
r82mub406up4=chi8mub406up4/chi2mub406up4
chi2mub406down=np.loadtxt(r'./mub406/cmudown/final/buffer/chi2.dat')
chi3mub406down=np.loadtxt(r'./mub406/cmudown/final/buffer/chi3.dat')
chi4mub406down=np.loadtxt(r'./mub406/cmudown/final/buffer/chi4.dat')
chi6mub406down=np.loadtxt(r'./mub406/cmudown/final/buffer/chi6.dat')
chi8mub406down=np.loadtxt(r'./mub406/cmudown/final/buffer/chi8.dat')
r32mub406down=chi3mub406down/chi2mub406down
r42mub406down=chi4mub406down/chi2mub406down
r62mub406down=chi6mub406down/chi2mub406down
r82mub406down=chi8mub406down/chi2mub406down
chi2mub406down1=np.loadtxt(r'./mub406/cmudown1/final/buffer/chi2.dat')
chi3mub406down1=np.loadtxt(r'./mub406/cmudown1/final/buffer/chi3.dat')
chi4mub406down1=np.loadtxt(r'./mub406/cmudown1/final/buffer/chi4.dat')
chi6mub406down1=np.loadtxt(r'./mub406/cmudown1/final/buffer/chi6.dat')
chi8mub406down1=np.loadtxt(r'./mub406/cmudown1/final/buffer/chi8.dat')
r32mub406down1=chi3mub406down1/chi2mub406down1
r42mub406down1=chi4mub406down1/chi2mub406down1
r62mub406down1=chi6mub406down1/chi2mub406down1
r82mub406down1=chi8mub406down1/chi2mub406down1
chi2mub406down2=np.loadtxt(r'./mub406/cmudown2/final/buffer/chi2.dat')
chi3mub406down2=np.loadtxt(r'./mub406/cmudown2/final/buffer/chi3.dat')
chi4mub406down2=np.loadtxt(r'./mub406/cmudown2/final/buffer/chi4.dat')
chi6mub406down2=np.loadtxt(r'./mub406/cmudown2/final/buffer/chi6.dat')
chi8mub406down2=np.loadtxt(r'./mub406/cmudown2/final/buffer/chi8.dat')
r32mub406down2=chi3mub406down2/chi2mub406down2
r42mub406down2=chi4mub406down2/chi2mub406down2
r62mub406down2=chi6mub406down2/chi2mub406down2
r82mub406down2=chi8mub406down2/chi2mub406down2
chi2mub406down3=np.loadtxt(r'./mub406/cmudown3/final/buffer/chi2.dat')
chi3mub406down3=np.loadtxt(r'./mub406/cmudown3/final/buffer/chi3.dat')
chi4mub406down3=np.loadtxt(r'./mub406/cmudown3/final/buffer/chi4.dat')
chi6mub406down3=np.loadtxt(r'./mub406/cmudown3/final/buffer/chi6.dat')
chi8mub406down3=np.loadtxt(r'./mub406/cmudown3/final/buffer/chi8.dat')
r32mub406down3=chi3mub406down3/chi2mub406down3
r42mub406down3=chi4mub406down3/chi2mub406down3
r62mub406down3=chi6mub406down3/chi2mub406down3
r82mub406down3=chi8mub406down3/chi2mub406down3
chi2mub406down4=np.loadtxt(r'./mub406/cmudown4/final/buffer/chi2.dat')
chi3mub406down4=np.loadtxt(r'./mub406/cmudown4/final/buffer/chi3.dat')
chi4mub406down4=np.loadtxt(r'./mub406/cmudown4/final/buffer/chi4.dat')
chi6mub406down4=np.loadtxt(r'./mub406/cmudown4/final/buffer/chi6.dat')
chi8mub406down4=np.loadtxt(r'./mub406/cmudown4/final/buffer/chi8.dat')
r32mub406down4=chi3mub406down4/chi2mub406down4
r42mub406down4=chi4mub406down4/chi2mub406down4
r62mub406down4=chi6mub406down4/chi2mub406down4
r82mub406down4=chi8mub406down4/chi2mub406down4
r32406=np.zeros((300,100))
r42406=np.zeros((300,100))
r62406=np.zeros((300,100))
r82406=np.zeros((300,100))
for t in range(0,100):
    if t<10:
       r32406[:,t]=spline(T/ct[t],r32mub406up,xsame)
    else:
       if t>=10 and t<20:
          r32406[:,t]=spline(T/ct[t-10],r32mub406up1,xsame)
       else:
          if t>=20 and t<30:
             r32406[:,t]=spline(T/ct[t-20],r32mub406up2,xsame)
          else: 
             if t>=30 and t<40:
                r32406[:,t]=spline(T/ct[t-30],r32mub406up3,xsame)
             else: 
                if t>=40 and t<50:
                   r32406[:,t]=spline(T/ct[t-40],r32mub406up4,xsame)
                else:
                   if t>=50 and t<60:
                      r32406[:,t]=spline(T/ct[t-50],r32mub406down,xsame)
                   else: 
                      if t>=60 and t<70:
                         r32406[:,t]=spline(T/ct[t-60],r32mub406down1,xsame)
                      else:
                         if t>=70 and t<80:
                            r32406[:,t]=spline(T/ct[t-70],r32mub406down2,xsame)
                         else: 
                            if t>=80 and t<90:
                               r32406[:,t]=spline(T/ct[t-80],r32mub406down3,xsame)
                            else:
                                r32406[:,t]=spline(T/ct[t-90],r32mub406down4,xsame)

for t in range(0,100):
    if t<10:
       r42406[:,t]=spline(T/ct[t],r42mub406up,xsame)
    else:
       if t>=10 and t<20:
          r42406[:,t]=spline(T/ct[t-10],r42mub406up1,xsame)
       else:
          if t>=20 and t<30:
             r42406[:,t]=spline(T/ct[t-20],r42mub406up2,xsame)
          else: 
             if t>=30 and t<40:
                r42406[:,t]=spline(T/ct[t-30],r42mub406up3,xsame)
             else: 
                if t>=40 and t<50:
                   r42406[:,t]=spline(T/ct[t-40],r42mub406up4,xsame)
                else:
                   if t>=50 and t<60:
                      r42406[:,t]=spline(T/ct[t-50],r42mub406down,xsame)
                   else: 
                      if t>=60 and t<70:
                         r42406[:,t]=spline(T/ct[t-60],r42mub406down1,xsame)
                      else:
                         if t>=70 and t<80:
                            r42406[:,t]=spline(T/ct[t-70],r42mub406down2,xsame)
                         else: 
                            if t>=80 and t<90:
                               r42406[:,t]=spline(T/ct[t-80],r42mub406down3,xsame)
                            else:
                                r42406[:,t]=spline(T/ct[t-90],r42mub406down4,xsame)

for t in range(0,100):
    if t<10:
       r62406[:,t]=spline(T/ct[t],r62mub406up,xsame)
    else:
       if t>=10 and t<20:
          r62406[:,t]=spline(T/ct[t-10],r62mub406up1,xsame)
       else:
          if t>=20 and t<30:
             r62406[:,t]=spline(T/ct[t-20],r62mub406up2,xsame)
          else: 
             if t>=30 and t<40:
                r62406[:,t]=spline(T/ct[t-30],r62mub406up3,xsame)
             else: 
                if t>=40 and t<50:
                   r62406[:,t]=spline(T/ct[t-40],r62mub406up4,xsame)
                else:
                   if t>=50 and t<60:
                      r62406[:,t]=spline(T/ct[t-50],r62mub406down,xsame)
                   else: 
                      if t>=60 and t<70:
                         r62406[:,t]=spline(T/ct[t-60],r62mub406down1,xsame)
                      else:
                         if t>=70 and t<80:
                            r62406[:,t]=spline(T/ct[t-70],r62mub406down2,xsame)
                         else: 
                            if t>=80 and t<90:
                               r62406[:,t]=spline(T/ct[t-80],r62mub406down3,xsame)
                            else:
                                r62406[:,t]=spline(T/ct[t-90],r62mub406down4,xsame)

for t in range(0,100):
    if t<10:
       r82406[:,t]=spline(T/ct[t],r82mub406up,xsame)
    else:
       if t>=10 and t<20:
          r82406[:,t]=spline(T/ct[t-10],r82mub406up1,xsame)
       else:
          if t>=20 and t<30:
             r82406[:,t]=spline(T/ct[t-20],r82mub406up2,xsame)
          else: 
             if t>=30 and t<40:
                r82406[:,t]=spline(T/ct[t-30],r82mub406up3,xsame)
             else: 
                if t>=40 and t<50:
                   r82406[:,t]=spline(T/ct[t-40],r82mub406up4,xsame)
                else:
                   if t>=50 and t<60:
                      r82406[:,t]=spline(T/ct[t-50],r82mub406down,xsame)
                   else: 
                      if t>=60 and t<70:
                         r82406[:,t]=spline(T/ct[t-60],r82mub406down1,xsame)
                      else:
                         if t>=70 and t<80:
                            r82406[:,t]=spline(T/ct[t-70],r82mub406down2,xsame)
                         else: 
                            if t>=80 and t<90:
                               r82406[:,t]=spline(T/ct[t-80],r82mub406down3,xsame)
                            else:
                                r82406[:,t]=spline(T/ct[t-90],r82mub406down4,xsame)


for num in range(1,100):
    if num==1:
       max406=np.maximum(r32406[:,num-1],r32406[:,num])
       min406=np.minimum(r32406[:,num-1],r32406[:,num])
    else:
       max406=np.maximum(max406,r32406[:,num])
       min406=np.minimum(min406,r32406[:,num])

for num in range(1,100):
    if num==1:
       max42406=np.maximum(r42406[:,num-1],r42406[:,num])
       min42406=np.minimum(r42406[:,num-1],r42406[:,num])
    else:
       max42406=np.maximum(max42406,r42406[:,num])
       min42406=np.minimum(min42406,r42406[:,num])

for num in range(1,100):
    if num==1:
       max62406=np.maximum(r62406[:,num-1],r62406[:,num])
       min62406=np.minimum(r62406[:,num-1],r62406[:,num])
    else:
       max62406=np.maximum(max62406,r62406[:,num])
       min62406=np.minimum(min62406,r62406[:,num])

for num in range(1,100):
    if num==1:
       max82406=np.maximum(r82406[:,num-1],r82406[:,num])
       min82406=np.minimum(r82406[:,num-1],r82406[:,num])
    else:
       max82406=np.maximum(max82406,r82406[:,num])
       min82406=np.minimum(min82406,r82406[:,num])

r32mub406cen=spline(T/ctcen,r32mub406cen,xsame)*c
max406=max406*c
min406=min406*c
r42mub406cen=spline(T/ctcen,r42mub406cen,xsame)
r62mub406cen=spline(T/ctcen,r62mub406cen,xsame)
r82mub406cen=spline(T/ctcen,r82mub406cen,xsame)

dif406cen=abs(r42mub406cen-1.766972)
dif406up=abs(max42406-1.766972)
dif406down=abs(min42406-1.766972)
min406cen_index=134
min406up_index=134
min406down_index=134
print(min406cen_index)
#print(min406up_index)
#print(min406down_index)
r32406cen=r32mub406cen[min406cen_index]
#r32406hcen=r32mub406cen[min406cen_index+int(min406cen_index*deltat)]
r32406hcen=r32mub406cen[Tcen[8]]
r32=[max406[min406up_index],max406[min406down_index],min406[min406up_index],min406[min406down_index]]
#r32h=[max406[min406up_index+int(min406up_index*deltat)],max406[min406down_index+int(min406down_index*deltat)],min406[min406up_index+int(min406up_index*deltat)],min406[min406down_index+int(min406down_index*deltat)]]
r32h=[max406[Tcup[8]],max406[Tcdown[8]],min406[Tcup[8]],min406[Tcdown[8]]]
r32406up=np.max(r32)
r32406down=np.min(r32)
r32406uph=np.max(r32h)
r32406downh=np.min(r32h)

r42406cen=r42mub406cen[min406cen_index]
r62406cen=r62mub406cen[min406cen_index]
#r42406hcen=r42mub406cen[min406cen_index+int(min406cen_index*deltat)]
#r62406hcen=r62mub406cen[min406cen_index+int(min406cen_index*deltat)]
r42406hcen=r42mub406cen[Tcen[8]]
r62406hcen=r62mub406cen[Tcen[8]]
r42=[max42406[min406up_index],max42406[min406down_index],min42406[min406up_index],min42406[min406down_index]]
#r42h=[max42406[min406up_index+int(min406up_index*deltat)],max42406[min406down_index+int(min406down_index*deltat)],min42406[min406up_index+int(min406up_index*deltat)],min42406[min406down_index+int(min406down_index*deltat)]]
r42h=[max42406[Tcup[8]],max42406[Tcdown[8]],min42406[Tcup[8]],min42406[Tcdown[8]]]
r42406up=np.max(r42)
r42406down=np.min(r42)
r42406uph=np.max(r42h)
r42406downh=np.min(r42h)

r62=[max62406[min406up_index],max62406[min406down_index],min62406[min406up_index],min62406[min406down_index]]
#r62h=[max62406[min406up_index+int(min406up_index*deltat)],max62406[min406down_index+int(min406down_index*deltat)],min62406[min406up_index+int(min406up_index*deltat)],min62406[min406down_index+int(min406down_index*deltat)]]
r62h=[max62406[Tcup[8]],max62406[Tcdown[8]],min62406[Tcup[8]],min62406[Tcdown[8]]]
r62406up=np.max(r62)
r62406down=np.min(r62)
r62406uph=np.max(r62h)
r62406downh=np.min(r62h)

r82406cen=r82mub406cen[min406cen_index]
#r82406hcen=r82mub406cen[min406cen_index+int(min406cen_index*deltat)]
r82406hcen=r82mub406cen[Tcen[8]]
r82=[max82406[min406up_index],max82406[min406down_index],min82406[min406up_index],min82406[min406down_index]]
#r82h=[max82406[min406up_index+int(min406up_index*deltat)],max82406[min406down_index+int(min406down_index*deltat)],min82406[min406up_index+int(min406up_index*deltat)],min82406[min406down_index+int(min406down_index*deltat)]]
r82h=[max82406[Tcup[8]],max82406[Tcdown[8]],min82406[Tcup[8]],min82406[Tcdown[8]]]
r82406up=np.max(r82)
r82406down=np.min(r82)
r82406uph=np.max(r82h)
r82406downh=np.min(r82h)


#print(r62406uph)
#print(r62406downh)
####################################################################################################
#r62cen=[r6222cen,r6268cen,r6278cen,r62106cen,r62148cen,r62196cen,r62252cen,r62303cen,r62406cen]
#r62up=[r6222up,r6268up,r6278up,r62106up,r62148up,r62196up,r62252up,r62303up,r62406up]
#r62down=[r6222down,r6268down,r6278down,r62106down,r62148down,r62196down,r62252down,r62303down,r62406down]

#r42up=[r4222up,r4268up,r4278up,r42106up,r42148up,r42196up,r42252up,r42303up,r42406up]
#r42down=[r4222down,r4268down,r4278down,r42106down,r42148down,r42196down,r42252down,r42303down,r42406down]
#r42cen=[r4222cen,r4268cen,r4278cen,r42106cen,r42148cen,r42196cen,r42252cen,r42303cen,r42406cen]

r42hcen=[r4222hcen,r4268hcen,r4278hcen,r42106hcen,r42148hcen,r42196hcen,r42252hcen,r42303hcen,r42406hcen]
r62hcen=[r6222hcen,r6268hcen,r6278hcen,r62106hcen,r62148hcen,r62196hcen,r62252hcen,r62303hcen,r62406hcen]
r42hup=[r4222uph,r4268uph,r4278uph,r42106uph,r42148uph,r42196uph,r42252uph,r42303uph,r42406uph]
r42hdown=[r4222downh,r4268downh,r4278downh,r42106downh,r42148downh,r42196downh,r42252downh,r42303downh,r42406downh]
r62hup=[r6222uph,r6268uph,r6278uph,r62106uph,r62148uph,r62196uph,r62252uph,r62303uph,r62406uph]
r62hdown=[r6222downh,r6268downh,r6278downh,r62106downh,r62148downh,r62196downh,r62252downh,r62303downh,r62406downh]

#r82cen=[r8222cen,r8268cen,r8278cen,r82106cen,r82148cen,r82196cen,r82252cen,r82303cen,r82406cen]
#r82up=[r8222up,r8268up,r8278up,r82106up,r82148up,r82196up,r82252up,r82303up,r82406up]
#r82down=[r8222down,r8268down,r8278down,r82106down,r82148down,r82196down,r82252down,r82303down,r82406down]

r62cen=[r6222cen,r6268cen,r6278cen,r62106cen,r62148cen,r62196cen,r62252cen,r62303cen,r62406cen]
r62up=[r6222up,r6268up,r6278up,r62106up,r62148up,r62196up,r62252up,r62303up,r62406up]
r62down=[r6222down,r6268down,r6278down,r62106down,r62148down,r62196down,r62252down,r62303down,r62406down]

r42up=[r4222up,r4268up,r4278up,r42106up,r42148up,r42196up,r42252up,r42303up,r42406up]
r42down=[r4222down,r4268down,r4278down,r42106down,r42148down,r42196down,r42252down,r42303down,r42406down]
r42cen=[r4222cen,r4268cen,r4278cen,r42106cen,r42148cen,r42196cen,r42252cen,r42303cen,r42406cen]

r82cen=[r8222cen,r8268cen,r8278cen,r82106cen,r82148cen,r82196cen,r82252cen,r82303cen,r82406cen]
r82up=[r8222up,r8268up,r8278up,r82106up,r82148up,r82196up,r82252up,r82303up,r82406up]
r82down=[r8222down,r8268down,r8278down,r82106down,r82148down,r82196down,r82252down,r82303down,r82406down]

r82hcen=[r8222hcen,r8268hcen,r8278hcen,r82106hcen,r82148hcen,r82196hcen,r82252hcen,r82303hcen,r82406hcen]
r82hup=[r8222uph,r8268uph,r8278uph,r82106uph,r82148uph,r82196uph,r82252uph,r82303uph,r82406uph]
r82hdown=[r8222downh,r8268downh,r8278downh,r82106downh,r82148downh,r82196downh,r82252downh,r82303downh,r82406downh]

r32cen=[r3222cen,r3268cen,r3278cen,r32106cen,r32148cen,r32196cen,r32252cen,r32303cen,r32406cen]
r32up=[r3222up,r3268up,r3278up,r32106up,r32148up,r32196up,r32252up,r32303up,r32406up]
r32down=[r3222down,r3268down,r3278down,r32106down,r32148down,r32196down,r32252down,r32303down,r32406down]
r32hcen=[r3222hcen,r3268hcen,r3278hcen,r32106hcen,r32148hcen,r32196hcen,r32252hcen,r32303hcen,r32406hcen]
r32hup=[r3222uph,r3268uph,r3278uph,r32106uph,r32148uph,r32196uph,r32252uph,r32303uph,r32406uph]
r32hdown=[r3222downh,r3268downh,r3278downh,r32106downh,r32148downh,r32196downh,r32252downh,r32303downh,r32406downh]
#r42和r62的上下限与中心值
r62errup=np.zeros(9)
r62errdown=np.zeros(9)
r42errup=np.zeros(9)
r42errdown=np.zeros(9)
r62errhup=np.zeros(9)
r62errhdown=np.zeros(9)
r42errhup=np.zeros(9)
r42errhdown=np.zeros(9)
r62errlup=np.zeros(9)
r62errldown=np.zeros(9)
r42errlup=np.zeros(9)
r42errldown=np.zeros(9)
r82errup=np.zeros(9)
r82errdown=np.zeros(9)
r32errup=np.zeros(9)
r32errdown=np.zeros(9)
r82errhup=np.zeros(9)
r82errhdown=np.zeros(9)
r32errhup=np.zeros(9)
r32errhdown=np.zeros(9)
r82errlup=np.zeros(9)
r82errldown=np.zeros(9)
r32errlup=np.zeros(9)
r32errldown=np.zeros(9)

for i in range(0,9):
    r62errup[i]=r62up[i]-r62cen[i]
    r62errdown[i]=r62cen[i]-r62down[i]
    r42errup[i]=r42up[i]-r42cen[i]
    r42errdown[i]=r42cen[i]-r42down[i]
    r62errhup[i]=r62hup[i]-r62hcen[i]
    r62errhdown[i]=r62hcen[i]-r62hdown[i]
    r42errhup[i]=r42hup[i]-r42hcen[i]
    r42errhdown[i]=r42hcen[i]-r42hdown[i]
    r82errup[i]=r82up[i]-r82cen[i]
    r82errdown[i]=r82cen[i]-r82down[i]
    r32errup[i]=r32up[i]-r32cen[i]
    r32errdown[i]=r32cen[i]-r32down[i]
    r82errhup[i]=r82hup[i]-r82hcen[i]
    r82errhdown[i]=r82hcen[i]-r82hdown[i]
    r32errhup[i]=r32hup[i]-r32hcen[i]
    r32errhdown[i]=r32hcen[i]-r32hdown[i]





for num in range(0,100):
    T22up[num]=min22up_index
    T22down[num]=min22down_index
    T68up[num]=min68up_index
    T68down[num]=min68down_index
    T78up[num]=min78up_index
    T78down[num]=min78down_index
    T106up[num]=min106up_index
    T106down[num]=min106down_index
    T148up[num]=min148up_index
    T148down[num]=min148down_index
    T196up[num]=min196up_index
    T196down[num]=min196down_index
    T252up[num]=min252up_index
    T252down[num]=min252down_index
    T303up[num]=min303up_index
    T303down[num]=min303down_index
    T406up[num]=min406up_index
    T406down[num]=min406down_index
    T22hup[num]=Tcup[0]
    T22hdown[num]=Tcdown[0]
    T68hup[num]=Tcup[1]
    T68hdown[num]=Tcdown[1]
    T78hup[num]=Tcup[2]
    T78hdown[num]=Tcdown[2]
    T106hup[num]=Tcup[3]
    T106hdown[num]=Tcdown[3]
    T148hup[num]=Tcup[4]
    T148hdown[num]=Tcdown[4]
    T196hup[num]=Tcup[5]
    T196hdown[num]=Tcdown[5]
    T252hup[num]=Tcup[6]
    T252hdown[num]=Tcdown[6]
    T303hup[num]=Tcup[7]
    T303hdown[num]=Tcdown[7]
    T406hup[num]=Tcup[8]
    T406hdown[num]=Tcdown[8]
####################################################################################################
ax2=fig.add_subplot(312)
point62cen2=ax2.errorbar(energy,r62cen,yerr=[r62errdown,r62errup],color='grey',marker='o',linestyle='',linewidth=1,markersize=5,fillstyle='full',alpha=0.5,zorder=2)
band62cen2=ax2.fill_between(energy,r62down,r62up,color='grey',alpha=0.25,facecolor='grey',edgecolor='',zorder=2)
line62cen2,=ax2.plot(energy,r62cen,color='grey',alpha=0.3,zorder=2)
exp=ax2.errorbar(energyrhic,value62,yerr=erro62,color='b',marker='*',linestyle='',linewidth=1,markersize=10,fillstyle='full',alpha=0.5,zorder=3)
ax2.legend(((point62cen1,band62cen1,line62cen1),(point62cen2,band62cen2,line62cen2),exp),(r'fRG with parameterization $T_f$',r'fRG with interpolation $T_f$',r'STAR preliminary'),loc=0,fontsize=7,frameon=True,shadow=True,handlelength=3.,borderpad=0.5,borderaxespad=1,numpoints=1)
#ax2.legend([(exp)],[r'STAR preliminary'],loc=0,fontsize='x-small',frameon=True,shadow=True,handlelength=3.,borderpad=0.5,borderaxespad=1,numpoints=1)
ax2.plot(blackline,r62line,dashes=[4,2],color='m',linewidth='1')
plt.axis([5.,230.,-100.,100.])
ax2.set_xscale('symlog')
ax2.set_yscale('symlog')
ax2.set_xticks([7.7,11.5,14.5,19.6,27,39,54.4,62.4,200])
plt.yticks([-50,-40,-30,-20,-10,-1,0,1,10,20,30,40,50])
ax2.set_xlabel('$\mu_B\,[\mathrm{MeV}]$', fontsize=14, color='black')
ax2.xaxis.set_label_position('top') 
ax2.set_ylabel(r'$R^B_{62}(R^p_{62})$', fontsize=14, color='black')
#for label in ax1.xaxis.get_ticklabels():
#    label.set_fontsize(7)
for label in ax2.yaxis.get_ticklabels():
    label.set_fontsize(7)


ax3=fig.add_subplot(311)
errbartf422=ax3.errorbar(energy,r42cen,yerr=[r42errdown,r42errup],color='grey',marker='o',linestyle='',linewidth=1,markersize=5,fillstyle='full',alpha=0.5,zorder=2)
#ax3.errorbar(energy,r42hcen,yerr=[r42errhdown,r42errhup],color='b',marker='^',linestyle='',linewidth=1,markersize=5,fillstyle='full',alpha=0.5,zorder=1)
bandtf422=ax3.fill_between(energy,r42down,r42up,color='grey',alpha=0.25,facecolor='grey',edgecolor='',zorder=2)
linetf422,=ax3.plot(energy,r42cen,color='grey',alpha=0.3,zorder=2)
#ax3.fill_between(energy,r42hdown,r42hup,color='b',alpha=0.25,facecolor='b',edgecolor='',zorder=1)
#ax3.plot(energy,r42hcen,color='b',alpha=0.3,zorder=1)
exp=ax3.errorbar(energy,kurtosis[:,0],yerr=kurtosis[:,1],color='c',marker='*',linestyle='',linewidth=1,markersize=10,fillstyle='full',alpha=0.5,zorder=3)
#ax3.errorbar(energy,kurtosis[:,0],color='red')
ax3.plot(blackline,r42line,dashes=[4,2],color='m',linewidth='1')
ax3.legend([(errbartf421,bandtf421,linetf421),(errbartf422,bandtf422,linetf422),exp],[r'fRG with parameterization $T_f$',r'fRG with interpolation $T_f$',r'STAR data'],loc=0,fontsize=7,frameon=True,shadow=True,handlelength=3.,borderpad=0.5,borderaxespad=1,numpoints=1)
#ax3.legend((exp),(r'STAR data'),loc=0,fontsize='x-small',frameon=True,shadow=True,handlelength=3.,borderpad=0.5,borderaxespad=1,numpoints=1)
ax3.set_xscale('symlog')
plt.axis([5,230,-0.5,2.8])
ax3.set_xticks([7.7,11.5,14.5,19.6,27,39,54.4,62.4,200])
#ax3.set_xticklabels(['7.7','11.5','14.5','19.6','27','39','54.4','62.4','200'],rotation=60,fontsize=7)
ax3.set_xticklabels(['406','303','252','196','148','106','78','68','22'],rotation=60,fontsize=7)
ax3.xaxis.tick_top()
ax3.set_xlabel('$\mu_B\,[\mathrm{MeV}]$', fontsize=14, color='black')
ax3.xaxis.set_label_position('top') 
#ax3.set_xlabel('$\sqrt{S_{NN}}$', fontsize=14, color='black')
ax3.set_ylabel(r'$R^B_{42}(R^p_{42})$', fontsize=14, color='black')
#for label in ax1.xaxis.get_ticklabels():
#    label.set_fontsize(10)
for label in ax3.yaxis.get_ticklabels():
    label.set_fontsize(7)



ax4=fig.add_subplot(313)
errbartf822=ax4.errorbar(energy,r82cen,yerr=[r82errdown,r82errup],color='grey',marker='o',linestyle='',linewidth=1,markersize=5,fillstyle='full',alpha=0.5,zorder=2)
#ax4.errorbar(energy,r82cen,yerr=[r82errup,r82errdown],color='r',marker='o',linestyle='',linewidth=1,markersize=5,fillstyle='full',alpha=0.5,zorder=2)
#ax4.errorbar(energy,r82hcen,yerr=[r82errhdown,r82errhup],color='b',marker='^',linestyle='',linewidth=1,markersize=5,fillstyle='full',alpha=0.5,zorder=1)
bandtf822=ax4.fill_between(energy,r82down,r82up,color='grey',alpha=0.25,facecolor='grey',edgecolor='',zorder=2)
linetf822,=ax4.plot(energy,r82cen,color='grey',alpha=0.3,zorder=2)
#ax4.fill_between(energy,r82hdown,r82hup,color='b',alpha=0.25,facecolor='b',edgecolor='',zorder=1)
#ax4.plot(energy,r82hcen,color='b',alpha=0.3,zorder=1)
ax4.plot(blackline,r62line,dashes=[4,2],color='m',linewidth='1')
ax4.legend([(errbartf821,bandtf821,linetf821),(errbartf822,bandtf822,linetf822)],[r'fRG with parameterization $T_f$',r'fRG with interpolation $T_f$'],loc=0,fontsize=7,frameon=True,shadow=True,handlelength=3.,borderpad=0.5,borderaxespad=1,numpoints=1)
ax4.set_xscale('symlog')
ax4.set_yscale('symlog')
#plt.axis([5,230,-10000.,1000.])
plt.axis([5,230,-10000,500])
#plt.yticks([-10000,-9000,-8000,-7000,-6000,-5000,-4000,-3000,-2000,-1000,-900,-800,-700,-600,-500,-400,-300,-200,-100,-90,-80,-70,-60,-50,-40,-30,-20,-10,-1,0,1,10,20,30,40,50,60,70,80,90,100,200,300,400,500,600,700,800,900,1000,2000,3000,4000,5000,6000,7000,8000,9000,10000])
ax4.set_xticks([7.7,11.5,14.5,19.6,27,39,54.4,62.4,200])
ax4.set_xticklabels(['7.7','11.5','14.5','19.6','27','39','54.4','62.4','200'],rotation=60,fontsize=7)
ax4.set_xlabel('$\sqrt{s_{\mathrm{NN}}}\,[\mathrm{GeV}]$', fontsize=14, color='black')
ax4.set_ylabel(r'$R^B_{82}(R^p_{82})$', fontsize=14, color='black')
for label in ax4.yaxis.get_ticklabels():
    label.set_fontsize(7)
print(r62down)
print(r62up)

fig.subplots_adjust(top=0.93, bottom=0.08, left=0.15, right=0.9, hspace=0.,
                    wspace=0.25)


fig.savefig("Tf1.pdf")
